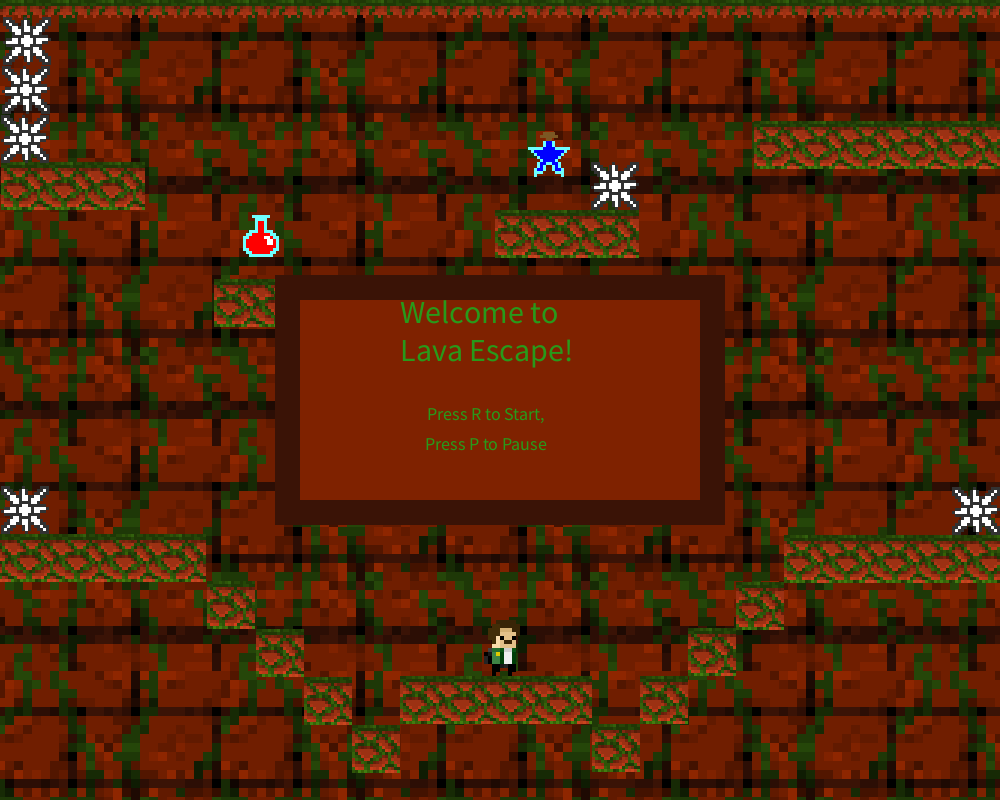
Frame 1 (no input)
Frame 60 (the mouse pressed at the canvas centre just before this capture): identical to frame 1, image omitted
Frame 120 (the mouse held since frame 60 and released just before this capture): identical to frame 1, image omitted

The Processing sketch that drew this single still picture (run headless with seeded random() and noise(); from frame 60 on, the mouse is pressed at the canvas centre):

// Processing sketch: Lava_Escape
// ── Lava_Escape.pde
ArrayList<Obstacle> obstacles = new ArrayList<Obstacle>();//when killing, i need to remove it form the list
ArrayList<Enemy> enemies = new ArrayList<Enemy>();//when killing, i need to remove it form the list
ArrayList<RoomFloors> roomfloors = new ArrayList<RoomFloors>();//when killing, i need to remove it form the list
float gravity = 6;
boolean paused = false;
boolean gameStarted = false;
void setup(){
  surface.setTitle("Lava Escape");
  //background(100);
  noStroke();
  for(int x = -40; x < 1000; x+=225){
    for(int y = -40; y < 780; y+=225){
      fill(58, 19, 6);rect(x + 279, y + 0, 9, 9);rect(x + 252, y + 0, 9, 9);rect(x + 207, y + 0, 9, 9);rect(x + 189, y + 0, 9, 9);rect(x + 144, y + 0, 9, 9);rect(x + 135, y + 0, 9, 9);rect(x + 99, y + 0, 9, 9);rect(x + 72, y + 0, 9, 9);rect(x + 63, y + 0, 9, 9);rect(x + 54, y + 0, 9, 9);rect(x + 153, y + 72, 9, 9);rect(x + 135, y + 72, 9, 9);rect(x + 126, y + 72, 9, 9);rect(x + 153, y + 72, 9, 9);rect(x + 198, y + 72, 9, 9);rect(x + 207, y + 72, 9, 9);rect(x + 216, y + 72, 9, 9);rect(x + 225, y + 72, 9, 9);rect(x + 234, y + 72, 9, 9);rect(x + 261, y + 72, 9, 9);rect(x + 252, y + 81, 9, 9);rect(x + 153, y + 144, 9, 9);rect(x + 171, y + 162, 9, 9);rect(x + 171, y + 180, 9, 9);rect(x + 99, y + 144, 9, 9);rect(x + 144, y + 144, 9, 9);rect(x + 189, y + 144, 9, 9);rect(x + 198, y + 144, 9, 9);rect(x + 207, y + 144, 9, 9);rect(x + 216, y + 144, 9, 9);rect(x + 243, y + 144, 9, 9);rect(x + 270, y + 144, 9, 9);rect(x + 36, y + 216, 9, 9);rect(x + 63, y + 216, 9, 9);rect(x + 108, y + 225, 9, 9);rect(x + 144, y + 216, 9, 9);rect(x + 162, y + 216, 9, 9);rect(x + 198, y + 216, 9, 9);rect(x + 216, y + 216, 9, 9);rect(x + 252, y + 225, 9, 9);rect(x + 279, y + 216, 9, 9);rect(x + 252, y + 261, 9, 9);fill(112, 30, 0);rect(x + 279, y + 162, 9, 9);rect(x + 279, y + 45, 9, 9);rect(x + 279, y + 54, 9, 9);rect(x + 279, y + 63, 9, 9);rect(x + 261, y + 45, 9, 9);rect(x + 261, y + 36, 9, 9);rect(x + 252, y + 36, 9, 9);rect(x + 252, y + 45, 9, 9);rect(x + 243, y + 36, 9, 9);rect(x + 234, y + 36, 9, 9);rect(x + 234, y + 45, 9, 9);rect(x + 243, y + 45, 9, 9);rect(x + 243, y + 171, 9, 9);rect(x + 234, y + 171, 9, 9);rect(x + 234, y + 162, 9, 9);rect(x + 225, y + 153, 9, 9);rect(x + 216, y + 153, 9, 9);rect(x + 207, y + 153, 9, 9);rect(x + 198, y + 153, 9, 9);rect(x + 189, y + 153, 9, 9);rect(x + 198, y + 162, 9, 9);rect(x + 198, y + 171, 9, 9);rect(x + 207, y + 171, 9, 9);rect(x + 216, y + 171, 9, 9);rect(x + 225, y + 171, 9, 9);rect(x + 225, y + 162, 9, 9);rect(x + 216, y + 162, 9, 9);rect(x + 207, y + 162, 9, 9);rect(x + 243, y + 54, 9, 9);rect(x + 198, y + 54, 9, 9);rect(x + 207, y + 54, 9, 9);rect(x + 216, y + 54, 9, 9);rect(x + 198, y + 63, 9, 9);rect(x + 207, y + 63, 9, 9);rect(x + 216, y + 63, 9, 9);rect(x + 225, y + 63, 9, 9);rect(x + 225, y + 54, 9, 9);rect(x + 234, y + 54, 9, 9);rect(x + 234, y + 63, 9, 9);rect(x + 180, y + 171, 9, 9);rect(x + 180, y + 54, 9, 9);rect(x + 162, y + 36, 9, 9);rect(x + 162, y + 162, 9, 9);rect(x + 153, y + 162, 9, 9);rect(x + 153, y + 153, 9, 9);rect(x + 144, y + 153, 9, 9);rect(x + 144, y + 171, 9, 9);rect(x + 162, y + 54, 9, 9);rect(x + 153, y + 54, 9, 9);rect(x + 144, y + 54, 9, 9);rect(x + 153, y + 63, 9, 9);rect(x + 144, y + 63, 9, 9);rect(x + 135, y + 63, 9, 9);rect(x + 135, y + 54, 9, 9);rect(x + 126, y + 54, 9, 9);rect(x + 117, y + 54, 9, 9);rect(x + 108, y + 45, 9, 9);rect(x + 117, y + 45, 9, 9);rect(x + 126, y + 45, 9, 9);rect(x + 135, y + 45, 9, 9);rect(x + 99, y + 36, 9, 9);rect(x + 108, y + 36, 9, 9);rect(x + 117, y + 36, 9, 9);rect(x + 126, y + 36, 9, 9);rect(x + 99, y + 171, 9, 9);rect(x + 108, y + 171, 9, 9);rect(x + 117, y + 162, 9, 9);rect(x + 126, y + 153, 9, 9);rect(x + 81, y + 45, 9, 9);rect(x + 81, y + 36, 9, 9);rect(x + 72, y + 171, 9, 9);rect(x + 81, y + 171, 9, 9);rect(x + 72, y + 162, 9, 9);rect(x + 81, y + 162, 9, 9);rect(x + 90, y + 153, 9, 9);rect(x + 81, y + 153, 9, 9);rect(x + 72, y + 153, 9, 9);rect(x + 63, y + 153, 9, 9);rect(x + 54, y + 153, 9, 9);rect(x + 54, y + 162, 9, 9);rect(x + 63, y + 162, 9, 9);rect(x + 90, y + 54, 9, 9);rect(x + 81, y + 54, 9, 9);rect(x + 72, y + 54, 9, 9);rect(x + 72, y + 63, 9, 9);rect(x + 81, y + 63, 9, 9);rect(x + 90, y + 63, 9, 9);rect(x + 54, y + 54, 9, 9);rect(x + 36, y + 171, 9, 9);rect(x + 36, y + 36, 9, 9);rect(x + 162, y + 45, 9, 9);rect(x + 153, y + 54, 9, 9);rect(x + 162, y + 63, 9, 9);rect(x + 153, y + 63, 9, 9);rect(x + 0, y + 63, 9, 9);rect(x + 0, y + 54, 9, 9);rect(x + 0, y + 45, 9, 9);rect(x + 0, y + 36, 9, 9);rect(x + 153, y + 171, 9, 9);rect(x + 279, y + 99, 9, 9);rect(x + 279, y + 108, 9, 9);rect(x + 279, y + 117, 9, 9);rect(x + 279, y + 126, 9, 9);rect(x + 279, y + 135, 9, 9);rect(x + 270, y + 135, 9, 9);rect(x + 270, y + 126, 9, 9);rect(x + 270, y + 117, 9, 9);rect(x + 261, y + 126, 9, 9);rect(x + 243, y + 99, 9, 9);rect(x + 243, y + 108, 9, 9);rect(x + 234, y + 108, 9, 9);rect(x + 234, y + 117, 9, 9);rect(x + 225, y + 117, 9, 9);rect(x + 225, y + 126, 9, 9);rect(x + 216, y + 126, 9, 9);rect(x + 207, y + 117, 9, 9);rect(x + 207, y + 126, 9, 9);rect(x + 198, y + 135, 9, 9);rect(x + 198, y + 126, 9, 9);rect(x + 189, y + 126, 9, 9);rect(x + 171, y + 126, 9, 9);rect(x + 180, y + 126, 9, 9);rect(x + 180, y + 117, 9, 9);rect(x + 180, y + 108, 9, 9);rect(x + 180, y + 99, 9, 9);rect(x + 189, y + 108, 9, 9);rect(x + 189, y + 81, 9, 9);rect(x + 189, y + 90, 9, 9);rect(x + 189, y + 99, 9, 9);rect(x + 198, y + 99, 9, 9);rect(x + 198, y + 90, 9, 9);rect(x + 198, y + 81, 9, 9);rect(x + 207, y + 90, 9, 9);rect(x + 207, y + 81, 9, 9);rect(x + 216, y + 81, 9, 9);rect(x + 225, y + 81, 9, 9);rect(x + 234, y + 81, 9, 9);rect(x + 234, y + 90, 9, 9);rect(x + 225, y + 90, 9, 9);rect(x + 216, y + 99, 9, 9);rect(x + 162, y + 99, 9, 9);rect(x + 162, y + 108, 9, 9);rect(x + 153, y + 108, 9, 9);rect(x + 153, y + 117, 9, 9);rect(x + 153, y + 135, 9, 9);rect(x + 153, y + 126, 9, 9);rect(x + 144, y + 126, 9, 9);rect(x + 135, y + 117, 9, 9);rect(x + 153, y + 99, 9, 9);rect(x + 144, y + 99, 9, 9);rect(x + 153, y + 90, 9, 9);rect(x + 144, y + 90, 9, 9);rect(x + 144, y + 81, 9, 9);rect(x + 135, y + 81, 9, 9);rect(x + 135, y + 90, 9, 9);rect(x + 126, y + 90, 9, 9);rect(x + 126, y + 81, 9, 9);rect(x + 117, y + 117, 9, 9);rect(x + 117, y + 126, 9, 9);rect(x + 99, y + 90, 9, 9);rect(x + 72, y + 90, 9, 9);rect(x + 81, y + 81, 9, 9);rect(x + 90, y + 81, 9, 9);rect(x + 81, y + 90, 9, 9);rect(x + 90, y + 90, 9, 9);rect(x + 90, y + 99, 9, 9);rect(x + 90, y + 108, 9, 9);rect(x + 90, y + 117, 9, 9);rect(x + 81, y + 135, 9, 9);rect(x + 81, y + 126, 9, 9);rect(x + 81, y + 117, 9, 9);rect(x + 81, y + 108, 9, 9);rect(x + 81, y + 99, 9, 9);rect(x + 72, y + 99, 9, 9);rect(x + 63, y + 99, 9, 9);rect(x + 54, y + 90, 9, 9);rect(x + 63, y + 108, 9, 9);rect(x + 72, y + 108, 9, 9);rect(x + 72, y + 126, 9, 9);rect(x + 63, y + 135, 9, 9);rect(x + 63, y + 126, 9, 9);rect(x + 72, y + 117, 9, 9);rect(x + 63, y + 117, 9, 9);rect(x + 54, y + 117, 9, 9);rect(x + 54, y + 108, 9, 9);rect(x + 45, y + 108, 9, 9);rect(x + 45, y + 117, 9, 9);rect(x + 36, y + 108, 9, 9);rect(x + 171, y + 108, 9, 9);rect(x + 171, y + 117, 9, 9);rect(x + 36, y + 117, 9, 9);rect(x + 0, y + 81, 9, 9);rect(x + 0, y + 90, 9, 9);rect(x + 153, y + 90, 9, 9);rect(x + 153, y + 81, 9, 9);rect(x + 162, y + 81, 9, 9);rect(x + 171, y + 81, 9, 9);rect(x + 0, y + 108, 9, 9);rect(x + 0, y + 117, 9, 9);rect(x + 0, y + 126, 9, 9);rect(x + 153, y + 126, 9, 9);rect(x + 153, y + 135, 9, 9);rect(x + 0, y + 153, 9, 9);rect(x + 153, y + 153, 9, 9);rect(x + 153, y + 162, 9, 9);rect(x + 0, y + 162, 9, 9);rect(x + 162, y + 171, 9, 9);rect(x + 153, y + 180, 9, 9);rect(x + 0, y + 189, 9, 9);rect(x + 0, y + 198, 9, 9);rect(x + 0, y + 207, 9, 9);rect(x + 153, y + 207, 9, 9);rect(x + 153, y + 198, 9, 9);rect(x + 36, y + 189, 9, 9);rect(x + 36, y + 180, 9, 9);rect(x + 36, y + 171, 9, 9);rect(x + 45, y + 171, 9, 9);rect(x + 45, y + 180, 9, 9);rect(x + 45, y + 189, 9, 9);rect(x + 54, y + 189, 9, 9);rect(x + 45, y + 207, 9, 9);rect(x + 45, y + 198, 9, 9);rect(x + 54, y + 198, 9, 9);rect(x + 54, y + 207, 9, 9);rect(x + 72, y + 198, 9, 9);rect(x + 81, y + 198, 9, 9);rect(x + 99, y + 198, 9, 9);rect(x + 90, y + 198, 9, 9);rect(x + 90, y + 207, 9, 9);rect(x + 81, y + 207, 9, 9);rect(x + 54, y + 153, 9, 9);rect(x + 63, y + 162, 9, 9);rect(x + 72, y + 162, 9, 9);rect(x + 81, y + 162, 9, 9);rect(x + 90, y + 162, 9, 9);rect(x + 99, y + 162, 9, 9);rect(x + 99, y + 171, 9, 9);rect(x + 90, y + 171, 9, 9);rect(x + 108, y + 180, 9, 9);rect(x + 135, y + 171, 9, 9);rect(x + 135, y + 153, 9, 9);rect(x + 144, y + 153, 9, 9);rect(x + 153, y + 153, 9, 9);rect(x + 153, y + 162, 9, 9);rect(x + 144, y + 162, 9, 9);rect(x + 153, y + 171, 9, 9);rect(x + 153, y + 180, 9, 9);rect(x + 162, y + 180, 9, 9);rect(x + 162, y + 189, 9, 9);rect(x + 153, y + 189, 9, 9);rect(x + 153, y + 198, 9, 9);rect(x + 153, y + 207, 9, 9);rect(x + 144, y + 207, 9, 9);rect(x + 144, y + 198, 9, 9);rect(x + 126, y + 198, 9, 9);rect(x + 117, y + 198, 9, 9);rect(x + 117, y + 207, 9, 9);rect(x + 126, y + 207, 9, 9);rect(x + 189, y + 198, 9, 9);rect(x + 198, y + 198, 9, 9);rect(x + 198, y + 189, 9, 9);rect(x + 189, y + 189, 9, 9);rect(x + 198, y + 180, 9, 9);rect(x + 198, y + 171, 9, 9);rect(x + 207, y + 171, 9, 9);rect(x + 216, y + 171, 9, 9);rect(x + 216, y + 162, 9, 9);rect(x + 207, y + 162, 9, 9);rect(x + 198, y + 207, 9, 9);rect(x + 207, y + 207, 9, 9);rect(x + 207, y + 198, 9, 9);rect(x + 216, y + 198, 9, 9);rect(x + 234, y + 198, 9, 9);rect(x + 234, y + 153, 9, 9);rect(x + 234, y + 162, 9, 9);rect(x + 243, y + 162, 9, 9);rect(x + 252, y + 162, 9, 9);rect(x + 261, y + 171, 9, 9);rect(x + 261, y + 162, 9, 9);rect(x + 279, y + 171, 9, 9);rect(x + 279, y + 162, 9, 9);rect(x + 279, y + 153, 9, 9);rect(x + 270, y + 153, 9, 9);rect(x + 270, y + 162, 9, 9);rect(x + 279, y + 189, 9, 9);rect(x + 270, y + 189, 9, 9);rect(x + 270, y + 198, 9, 9);rect(x + 270, y + 207, 9, 9);rect(x + 279, y + 207, 9, 9);rect(x + 279, y + 198, 9, 9);rect(x + 261, y + 198, 9, 9);rect(x + 252, y + 198, 9, 9);rect(x + 0, y + 225, 9, 9);rect(x + 0, y + 234, 9, 9);rect(x + 0, y + 243, 9, 9);rect(x + 153, y + 243, 9, 9);rect(x + 153, y + 234, 9, 9);rect(x + 153, y + 225, 9, 9);rect(x + 153, y + 252, 9, 9);rect(x + 162, y + 252, 9, 9);rect(x + 171, y + 252, 9, 9);rect(x + 171, y + 243, 9, 9);rect(x + 162, y + 243, 9, 9);rect(x + 162, y + 261, 9, 9);rect(x + 162, y + 270, 9, 9);rect(x + 171, y + 270, 9, 9);rect(x + 171, y + 279, 9, 9);rect(x + 36, y + 279, 9, 9);rect(x + 36, y + 243, 9, 9);rect(x + 36, y + 234, 9, 9);rect(x + 45, y + 234, 9, 9);rect(x + 45, y + 243, 9, 9);rect(x + 54, y + 234, 9, 9);rect(x + 54, y + 225, 9, 9);rect(x + 72, y + 234, 9, 9);rect(x + 72, y + 243, 9, 9);rect(x + 81, y + 243, 9, 9);rect(x + 81, y + 252, 9, 9);rect(x + 72, y + 252, 9, 9);rect(x + 90, y + 252, 9, 9);rect(x + 90, y + 261, 9, 9);rect(x + 90, y + 270, 9, 9);rect(x + 99, y + 270, 9, 9);rect(x + 72, y + 270, 9, 9);rect(x + 81, y + 279, 9, 9);rect(x + 72, y + 279, 9, 9);rect(x + 63, y + 279, 9, 9);rect(x + 54, y + 279, 9, 9);rect(x + 90, y + 225, 9, 9);rect(x + 117, y + 234, 9, 9);rect(x + 117, y + 243, 9, 9);rect(x + 126, y + 225, 9, 9);rect(x + 126, y + 234, 9, 9);rect(x + 126, y + 243, 9, 9);rect(x + 126, y + 252, 9, 9);rect(x + 135, y + 252, 9, 9);rect(x + 135, y + 243, 9, 9);rect(x + 135, y + 234, 9, 9);rect(x + 135, y + 225, 9, 9);rect(x + 144, y + 225, 9, 9);rect(x + 153, y + 225, 9, 9);rect(x + 153, y + 234, 9, 9);rect(x + 153, y + 252, 9, 9);rect(x + 153, y + 243, 9, 9);rect(x + 144, y + 243, 9, 9);rect(x + 144, y + 252, 9, 9);rect(x + 135, y + 261, 9, 9);rect(x + 144, y + 261, 9, 9);rect(x + 144, y + 270, 9, 9);rect(x + 135, y + 270, 9, 9);rect(x + 144, y + 279, 9, 9);rect(x + 153, y + 279, 9, 9);rect(x + 162, y + 279, 9, 9);rect(x + 153, y + 270, 9, 9);rect(x + 162, y + 261, 9, 9);rect(x + 171, y + 270, 9, 9);rect(x + 162, y + 243, 9, 9);rect(x + 162, y + 234, 9, 9);rect(x + 171, y + 234, 9, 9);rect(x + 180, y + 234, 9, 9);rect(x + 180, y + 243, 9, 9);rect(x + 189, y + 243, 9, 9);rect(x + 189, y + 252, 9, 9);rect(x + 198, y + 225, 9, 9);rect(x + 207, y + 234, 9, 9);rect(x + 216, y + 234, 9, 9);rect(x + 225, y + 234, 9, 9);rect(x + 225, y + 243, 9, 9);rect(x + 216, y + 243, 9, 9);rect(x + 207, y + 243, 9, 9);rect(x + 207, y + 252, 9, 9);rect(x + 216, y + 252, 9, 9);rect(x + 225, y + 252, 9, 9);rect(x + 234, y + 243, 9, 9);rect(x + 243, y + 243, 9, 9);rect(x + 207, y + 261, 9, 9);rect(x + 207, y + 270, 9, 9);rect(x + 198, y + 270, 9, 9);rect(x + 189, y + 279, 9, 9);rect(x + 198, y + 279, 9, 9);rect(x + 207, y + 279, 9, 9);rect(x + 216, y + 279, 9, 9);rect(x + 225, y + 279, 9, 9);rect(x + 234, y + 270, 9, 9);rect(x + 243, y + 270, 9, 9);rect(x + 270, y + 279, 9, 9);rect(x + 270, y + 270, 9, 9);rect(x + 279, y + 279, 9, 9);rect(x + 279, y + 270, 9, 9);rect(x + 279, y + 261, 9, 9);rect(x + 279, y + 243, 9, 9);rect(x + 279, y + 234, 9, 9);rect(x + 279, y + 225, 9, 9);rect(x + 270, y + 225, 9, 9);rect(x + 270, y + 234, 9, 9);fill(97, 26, 0);rect(x + 45, y + 153, 9, 9);rect(x + 0, y + 171, 9, 9);rect(x + 153, y + 36, 9, 9);rect(x + 153, y + 45, 9, 9);rect(x + 162, y + 54, 9, 9);rect(x + 72, y + 36, 9, 9);rect(x + 117, y + 171, 9, 9);rect(x + 126, y + 171, 9, 9);rect(x + 135, y + 153, 9, 9);rect(x + 135, y + 162, 9, 9);rect(x + 144, y + 162, 9, 9);rect(x + 153, y + 171, 9, 9);rect(x + 162, y + 171, 9, 9);rect(x + 144, y + 45, 9, 9);rect(x + 126, y + 63, 9, 9);rect(x + 117, y + 63, 9, 9);rect(x + 216, y + 45, 9, 9);rect(x + 225, y + 45, 9, 9);rect(x + 225, y + 36, 9, 9);rect(x + 243, y + 162, 9, 9);rect(x + 279, y + 153, 9, 9);rect(x + 270, y + 153, 9, 9);rect(x + 279, y + 36, 9, 9);rect(x + 252, y + 54, 9, 9);rect(x + 252, y + 63, 9, 9);rect(x + 243, y + 81, 9, 9);rect(x + 261, y + 81, 9, 9);rect(x + 270, y + 108, 9, 9);rect(x + 234, y + 99, 9, 9);rect(x + 216, y + 90, 9, 9);rect(x + 207, y + 99, 9, 9);rect(x + 207, y + 108, 9, 9);rect(x + 198, y + 108, 9, 9);rect(x + 216, y + 117, 9, 9);rect(x + 72, y + 81, 9, 9);rect(x + 54, y + 99, 9, 9);rect(x + 36, y + 99, 9, 9);rect(x + 162, y + 90, 9, 9);rect(x + 0, y + 99, 9, 9);rect(x + 99, y + 99, 9, 9);rect(x + 45, y + 126, 9, 9);rect(x + 36, y + 135, 9, 9);rect(x + 99, y + 135, 9, 9);rect(x + 135, y + 126, 9, 9);rect(x + 171, y + 135, 9, 9);rect(x + 243, y + 135, 9, 9);rect(x + 270, y + 180, 9, 9);rect(x + 252, y + 171, 9, 9);rect(x + 243, y + 171, 9, 9);rect(x + 234, y + 171, 9, 9);rect(x + 216, y + 180, 9, 9);rect(x + 207, y + 153, 9, 9);rect(x + 198, y + 153, 9, 9);rect(x + 198, y + 162, 9, 9);rect(x + 189, y + 171, 9, 9);rect(x + 189, y + 180, 9, 9);rect(x + 117, y + 153, 9, 9);rect(x + 108, y + 162, 9, 9);rect(x + 144, y + 189, 9, 9);rect(x + 99, y + 189, 9, 9);rect(x + 81, y + 189, 9, 9);rect(x + 81, y + 171, 9, 9);rect(x + 162, y + 162, 9, 9);rect(x + 153, y + 171, 9, 9);rect(x + 0, y + 171, 9, 9);rect(x + 162, y + 180, 9, 9);rect(x + 36, y + 198, 9, 9);rect(x + 45, y + 225, 9, 9);rect(x + 171, y + 225, 9, 9);rect(x + 162, y + 234, 9, 9);rect(x + 171, y + 261, 9, 9);rect(x + 0, y + 279, 9, 9);rect(x + 45, y + 252, 9, 9);rect(x + 63, y + 252, 9, 9);rect(x + 63, y + 270, 9, 9);rect(x + 81, y + 234, 9, 9);rect(x + 135, y + 207, 9, 9);rect(x + 162, y + 207, 9, 9);rect(x + 216, y + 207, 9, 9);rect(x + 207, y + 225, 9, 9);rect(x + 279, y + 252, 9, 9);rect(x + 270, y + 252, 9, 9);rect(x + 234, y + 279, 9, 9);rect(x + 234, y + 261, 9, 9);rect(x + 180, y + 252, 9, 9);rect(x + 171, y + 243, 9, 9);rect(x + 162, y + 270, 9, 9);rect(x + 135, y + 279, 9, 9);rect(x + 126, y + 261, 9, 9);fill(127, 34, 0);rect(x + 162, y + 279, 9, 9);rect(x + 153, y + 279, 9, 9);rect(x + 153, y + 270, 9, 9);rect(x + 153, y + 261, 9, 9);rect(x + 0, y + 252, 9, 9);rect(x + 36, y + 252, 9, 9);rect(x + 63, y + 261, 9, 9);rect(x + 81, y + 261, 9, 9);rect(x + 81, y + 270, 9, 9);rect(x + 117, y + 261, 9, 9);rect(x + 126, y + 279, 9, 9);rect(x + 171, y + 261, 9, 9);rect(x + 180, y + 261, 9, 9);rect(x + 162, y + 252, 9, 9);rect(x + 144, y + 234, 9, 9);rect(x + 90, y + 234, 9, 9);rect(x + 81, y + 225, 9, 9);rect(x + 225, y + 261, 9, 9);rect(x + 234, y + 252, 9, 9);rect(x + 243, y + 252, 9, 9);rect(x + 243, y + 234, 9, 9);rect(x + 225, y + 225, 9, 9);rect(x + 216, y + 225, 9, 9);rect(x + 270, y + 261, 9, 9);rect(x + 234, y + 207, 9, 9);rect(x + 261, y + 180, 9, 9);rect(x + 252, y + 180, 9, 9);rect(x + 243, y + 180, 9, 9);rect(x + 270, y + 171, 9, 9);rect(x + 225, y + 189, 9, 9);rect(x + 207, y + 189, 9, 9);rect(x + 180, y + 180, 9, 9);rect(x + 135, y + 180, 9, 9);rect(x + 135, y + 189, 9, 9);rect(x + 126, y + 180, 9, 9);rect(x + 126, y + 171, 9, 9);rect(x + 99, y + 180, 9, 9);rect(x + 90, y + 180, 9, 9);rect(x + 90, y + 189, 9, 9);rect(x + 72, y + 180, 9, 9);rect(x + 162, y + 189, 9, 9);rect(x + 162, y + 198, 9, 9);rect(x + 0, y + 135, 9, 9);rect(x + 72, y + 135, 9, 9);rect(x + 72, y + 153, 9, 9);rect(x + 90, y + 153, 9, 9);rect(x + 144, y + 135, 9, 9);rect(x + 189, y + 162, 9, 9);rect(x + 180, y + 162, 9, 9);rect(x + 189, y + 117, 9, 9);rect(x + 216, y + 108, 9, 9);rect(x + 225, y + 99, 9, 9);rect(x + 126, y + 99, 9, 9);rect(x + 63, y + 81, 9, 9);rect(x + 54, y + 81, 9, 9);rect(x + 45, y + 90, 9, 9);rect(x + 153, y + 108, 9, 9);rect(x + 36, y + 63, 9, 9);rect(x + 45, y + 63, 9, 9);rect(x + 45, y + 54, 9, 9);rect(x + 54, y + 45, 9, 9);rect(x + 162, y + 36, 9, 9);rect(x + 162, y + 162, 9, 9);rect(x + 117, y + 153, 9, 9);rect(x + 126, y + 162, 9, 9);rect(x + 144, y + 36, 9, 9);rect(x + 162, y + 45, 9, 9);rect(x + 198, y + 45, 9, 9);rect(x + 216, y + 36, 9, 9);rect(x + 279, y + 171, 9, 9);rect(x + 261, y + 153, 9, 9);fill(37, 70, 9);rect(x + 36, y + 270, 9, 9);rect(x + 45, y + 261, 9, 9);rect(x + 54, y + 252, 9, 9);rect(x + 63, y + 234, 9, 9);rect(x + 99, y + 252, 9, 9);rect(x + 198, y + 252, 9, 9);rect(x + 189, y + 234, 9, 9);rect(x + 234, y + 189, 9, 9);rect(x + 234, y + 180, 9, 9);rect(x + 117, y + 180, 9, 9);rect(x + 117, y + 171, 9, 9);rect(x + 63, y + 189, 9, 9);rect(x + 54, y + 171, 9, 9);rect(x + 162, y + 126, 9, 9);rect(x + 162, y + 108, 9, 9);rect(x + 36, y + 90, 9, 9);rect(x + 72, y + 45, 9, 9);rect(x + 63, y + 36, 9, 9);rect(x + 54, y + 36, 9, 9);rect(x + 45, y + 171, 9, 9);rect(x + 90, y + 171, 9, 9);rect(x + 99, y + 45, 9, 9);rect(x + 126, y + 108, 9, 9);rect(x + 126, y + 126, 9, 9);rect(x + 171, y + 108, 9, 9);rect(x + 171, y + 99, 9, 9);rect(x + 270, y + 99, 9, 9);rect(x + 270, y + 45, 9, 9);rect(x + 261, y + 171, 9, 9);rect(x + 252, y + 162, 9, 9);rect(x + 243, y + 153, 9, 9);rect(x + 189, y + 171, 9, 9);rect(x + 180, y + 162, 9, 9);fill(15, 5, 2);rect(x + 171, y + 216, 9, 9);fill(0, 0, 0);rect(x + 108, y + 216, 9, 9);rect(x + 171, y + 216, 9, 9);rect(x + 252, y + 144, 9, 9);rect(x + 171, y + 72, 9, 9);rect(x + 171, y + 72, 9, 9);rect(x + 171, y + 0, 9, 9);fill(142, 38, 0);rect(x + 216, y + 261, 9, 9);rect(x + 234, y + 234, 9, 9);rect(x + 216, y + 189, 9, 9);rect(x + 162, y + 198, 9, 9);rect(x + 144, y + 180, 9, 9);rect(x + 81, y + 180, 9, 9);rect(x + 153, y + 189, 9, 9);rect(x + 0, y + 180, 9, 9);rect(x + 54, y + 135, 9, 9);rect(x + 36, y + 126, 9, 9);rect(x + 144, y + 117, 9, 9);rect(x + 135, y + 108, 9, 9);rect(x + 198, y + 117, 9, 9);rect(x + 207, y + 135, 9, 9);rect(x + 189, y + 153, 9, 9);rect(x + 279, y + 81, 9, 9);rect(x + 270, y + 162, 9, 9);rect(x + 207, y + 36, 9, 9);rect(x + 198, y + 36, 9, 9);rect(x + 180, y + 36, 9, 9);rect(x + 153, y + 36, 9, 9);rect(x + 135, y + 171, 9, 9);rect(x + 45, y + 45, 9, 9);rect(x + 162, y + 171, 9, 9);rect(x + 153, y + 162, 9, 9);rect(x + 153, y + 153, 9, 9);fill(82, 22, 0);rect(x + 36, y + 261, 9, 9);rect(x + 54, y + 270, 9, 9);rect(x + 72, y + 261, 9, 9);rect(x + 90, y + 279, 9, 9);rect(x + 90, y + 243, 9, 9);rect(x + 171, y + 234, 9, 9);rect(x + 36, y + 225, 9, 9);rect(x + 162, y + 207, 9, 9);rect(x + 126, y + 270, 9, 9);rect(x + 153, y + 261, 9, 9);rect(x + 171, y + 252, 9, 9);rect(x + 216, y + 270, 9, 9);rect(x + 225, y + 270, 9, 9);rect(x + 243, y + 261, 9, 9);rect(x + 261, y + 207, 9, 9);rect(x + 261, y + 189, 9, 9);rect(x + 279, y + 180, 9, 9);rect(x + 225, y + 198, 9, 9);rect(x + 225, y + 207, 9, 9);rect(x + 207, y + 180, 9, 9);rect(x + 135, y + 198, 9, 9);rect(x + 108, y + 171, 9, 9);rect(x + 108, y + 153, 9, 9);rect(x + 135, y + 162, 9, 9);rect(x + 72, y + 171, 9, 9);rect(x + 63, y + 171, 9, 9);rect(x + 63, y + 153, 9, 9);rect(x + 81, y + 153, 9, 9);rect(x + 36, y + 162, 9, 9);rect(x + 162, y + 153, 9, 9);rect(x + 243, y + 153, 9, 9);rect(x + 261, y + 153, 9, 9);rect(x + 117, y + 135, 9, 9);rect(x + 90, y + 135, 9, 9);rect(x + 90, y + 126, 9, 9);rect(x + 99, y + 126, 9, 9);rect(x + 99, y + 108, 9, 9);rect(x + 45, y + 135, 9, 9);rect(x + 171, y + 126, 9, 9);rect(x + 45, y + 99, 9, 9);rect(x + 63, y + 90, 9, 9);rect(x + 153, y + 99, 9, 9);rect(x + 135, y + 99, 9, 9);rect(x + 117, y + 81, 9, 9);rect(x + 99, y + 81, 9, 9);rect(x + 153, y + 81, 9, 9);rect(x + 162, y + 81, 9, 9);rect(x + 180, y + 135, 9, 9);rect(x + 189, y + 135, 9, 9);rect(x + 216, y + 135, 9, 9);rect(x + 225, y + 108, 9, 9);rect(x + 261, y + 117, 9, 9);rect(x + 261, y + 90, 9, 9);rect(x + 243, y + 63, 9, 9);rect(x + 207, y + 45, 9, 9);rect(x + 252, y + 171, 9, 9);rect(x + 153, y + 45, 9, 9);rect(x + 135, y + 36, 9, 9);rect(x + 108, y + 162, 9, 9);rect(x + 162, y + 153, 9, 9);rect(x + 0, y + 162, 9, 9);rect(x + 45, y + 36, 9, 9);rect(x + 36, y + 45, 9, 9);rect(x + 36, y + 54, 9, 9);rect(x + 180, y + 63, 9, 9);fill(30, 56, 7);rect(x + 54, y + 261, 9, 9);rect(x + 45, y + 270, 9, 9);rect(x + 54, y + 243, 9, 9);rect(x + 63, y + 243, 9, 9);rect(x + 99, y + 243, 9, 9);rect(x + 99, y + 225, 9, 9);rect(x + 99, y + 261, 9, 9);rect(x + 117, y + 270, 9, 9);rect(x + 189, y + 261, 9, 9);rect(x + 198, y + 261, 9, 9);rect(x + 198, y + 243, 9, 9);rect(x + 198, y + 234, 9, 9);rect(x + 261, y + 261, 9, 9);rect(x + 261, y + 243, 9, 9);rect(x + 270, y + 243, 9, 9);rect(x + 261, y + 225, 9, 9);rect(x + 243, y + 207, 9, 9);rect(x + 252, y + 189, 9, 9);rect(x + 243, y + 189, 9, 9);rect(x + 189, y + 207, 9, 9);rect(x + 180, y + 189, 9, 9);rect(x + 171, y + 180, 9, 9);rect(x + 162, y + 162, 9, 9);rect(x + 126, y + 162, 9, 9);rect(x + 117, y + 162, 9, 9);rect(x + 117, y + 189, 9, 9);rect(x + 108, y + 198, 9, 9);rect(x + 63, y + 198, 9, 9);rect(x + 72, y + 189, 9, 9);rect(x + 63, y + 180, 9, 9);rect(x + 54, y + 180, 9, 9);rect(x + 54, y + 162, 9, 9);rect(x + 45, y + 162, 9, 9);rect(x + 162, y + 117, 9, 9);rect(x + 153, y + 117, 9, 9);rect(x + 162, y + 99, 9, 9);rect(x + 171, y + 99, 9, 9);rect(x + 171, y + 90, 9, 9);rect(x + 36, y + 81, 9, 9);rect(x + 63, y + 54, 9, 9);rect(x + 63, y + 45, 9, 9);rect(x + 54, y + 171, 9, 9);rect(x + 45, y + 162, 9, 9);rect(x + 36, y + 162, 9, 9);rect(x + 90, y + 162, 9, 9);rect(x + 99, y + 162, 9, 9);rect(x + 90, y + 36, 9, 9);rect(x + 90, y + 45, 9, 9);rect(x + 99, y + 54, 9, 9);rect(x + 108, y + 54, 9, 9);rect(x + 117, y + 90, 9, 9);rect(x + 117, y + 108, 9, 9);rect(x + 126, y + 117, 9, 9);rect(x + 162, y + 117, 9, 9);rect(x + 171, y + 117, 9, 9);rect(x + 171, y + 90, 9, 9);rect(x + 180, y + 81, 9, 9);rect(x + 189, y + 54, 9, 9);rect(x + 189, y + 45, 9, 9);rect(x + 189, y + 36, 9, 9);rect(x + 180, y + 45, 9, 9);rect(x + 189, y + 162, 9, 9);rect(x + 180, y + 153, 9, 9);rect(x + 252, y + 153, 9, 9);rect(x + 261, y + 162, 9, 9);rect(x + 270, y + 171, 9, 9);rect(x + 270, y + 36, 9, 9);rect(x + 270, y + 81, 9, 9);rect(x + 270, y + 90, 9, 9);rect(x + 279, y + 90, 9, 9);rect(x + 261, y + 99, 9, 9);rect(x + 261, y + 108, 9, 9);rect(x + 243, y + 117, 9, 9);fill(44, 14, 5);rect(x + 108, y + 243, 9, 9);rect(x + 117, y + 216, 9, 9);rect(x + 126, y + 216, 9, 9);rect(x + 135, y + 216, 9, 9);rect(x + 90, y + 216, 9, 9);rect(x + 45, y + 216, 9, 9);rect(x + 171, y + 207, 9, 9);rect(x + 171, y + 189, 9, 9);rect(x + 153, y + 216, 9, 9);rect(x + 0, y + 216, 9, 9);rect(x + 180, y + 216, 9, 9);rect(x + 171, y + 198, 9, 9);rect(x + 234, y + 216, 9, 9);rect(x + 270, y + 216, 9, 9);rect(x + 252, y + 243, 9, 9);rect(x + 252, y + 252, 9, 9);rect(x + 171, y + 153, 9, 9);rect(x + 0, y + 144, 9, 9);rect(x + 54, y + 144, 9, 9);rect(x + 63, y + 144, 9, 9);rect(x + 72, y + 144, 9, 9);rect(x + 90, y + 144, 9, 9);rect(x + 117, y + 144, 9, 9);rect(x + 135, y + 144, 9, 9);rect(x + 108, y + 135, 9, 9);rect(x + 108, y + 126, 9, 9);rect(x + 108, y + 99, 9, 9);rect(x + 81, y + 72, 9, 9);rect(x + 72, y + 72, 9, 9);rect(x + 36, y + 72, 9, 9);rect(x + 171, y + 63, 9, 9);rect(x + 162, y + 72, 9, 9);rect(x + 0, y + 72, 9, 9);rect(x + 171, y + 45, 9, 9);rect(x + 171, y + 171, 9, 9);rect(x + 171, y + 162, 9, 9);rect(x + 153, y + 0, 9, 9);rect(x + 0, y + 0, 9, 9);rect(x + 81, y + 0, 9, 9);rect(x + 90, y + 0, 9, 9);rect(x + 126, y + 0, 9, 9);rect(x + 153, y + 0, 9, 9);rect(x + 180, y + 0, 9, 9);rect(x + 198, y + 0, 9, 9);rect(x + 216, y + 0, 9, 9);rect(x + 225, y + 0, 9, 9);rect(x + 234, y + 0, 9, 9);rect(x + 261, y + 0, 9, 9);rect(x + 270, y + 0, 9, 9);rect(x + 171, y + 162, 9, 9);rect(x + 171, y + 171, 9, 9);rect(x + 171, y + 36, 9, 9);rect(x + 171, y + 54, 9, 9);rect(x + 162, y + 72, 9, 9);rect(x + 144, y + 72, 9, 9);rect(x + 243, y + 72, 9, 9);rect(x + 252, y + 99, 9, 9);rect(x + 261, y + 144, 9, 9);rect(x + 234, y + 144, 9, 9);rect(x + 180, y + 144, 9, 9);rect(x + 171, y + 153, 9, 9);fill(23, 42, 5);rect(x + 45, y + 279, 9, 9);rect(x + 117, y + 279, 9, 9);rect(x + 108, y + 261, 9, 9);rect(x + 180, y + 270, 9, 9);rect(x + 189, y + 270, 9, 9);rect(x + 243, y + 279, 9, 9);rect(x + 252, y + 270, 9, 9);rect(x + 261, y + 270, 9, 9);rect(x + 261, y + 252, 9, 9);rect(x + 261, y + 234, 9, 9);rect(x + 261, y + 216, 9, 9);rect(x + 252, y + 216, 9, 9);rect(x + 243, y + 198, 9, 9);rect(x + 189, y + 216, 9, 9);rect(x + 180, y + 225, 9, 9);rect(x + 180, y + 198, 9, 9);rect(x + 171, y + 189, 9, 9);rect(x + 108, y + 207, 9, 9);rect(x + 99, y + 207, 9, 9);rect(x + 108, y + 189, 9, 9);rect(x + 99, y + 234, 9, 9);rect(x + 72, y + 225, 9, 9);rect(x + 63, y + 225, 9, 9);rect(x + 63, y + 207, 9, 9);rect(x + 72, y + 207, 9, 9);rect(x + 36, y + 144, 9, 9);rect(x + 36, y + 153, 9, 9);rect(x + 171, y + 135, 9, 9);rect(x + 162, y + 135, 9, 9);rect(x + 126, y + 153, 9, 9);rect(x + 126, y + 135, 9, 9);rect(x + 135, y + 135, 9, 9);rect(x + 153, y + 144, 9, 9);rect(x + 162, y + 144, 9, 9);rect(x + 162, y + 153, 9, 9);rect(x + 162, y + 171, 9, 9);rect(x + 180, y + 171, 9, 9);rect(x + 162, y + 126, 9, 9);rect(x + 225, y + 180, 9, 9);rect(x + 225, y + 162, 9, 9);rect(x + 216, y + 153, 9, 9);rect(x + 225, y + 144, 9, 9);rect(x + 243, y + 126, 9, 9);rect(x + 252, y + 108, 9, 9);rect(x + 270, y + 72, 9, 9);rect(x + 270, y + 54, 9, 9);rect(x + 261, y + 54, 9, 9);rect(x + 189, y + 72, 9, 9);rect(x + 180, y + 72, 9, 9);rect(x + 180, y + 90, 9, 9);rect(x + 108, y + 108, 9, 9);rect(x + 108, y + 90, 9, 9);rect(x + 108, y + 81, 9, 9);rect(x + 99, y + 72, 9, 9);rect(x + 99, y + 63, 9, 9);rect(x + 63, y + 63, 9, 9);rect(x + 63, y + 72, 9, 9);rect(x + 45, y + 72, 9, 9);rect(x + 45, y + 81, 9, 9);rect(x + 36, y + 153, 9, 9);rect(x + 99, y + 153, 9, 9);rect(x + 108, y + 153, 9, 9);rect(x + 171, y + 0, 9, 9);rect(x + 171, y + 153, 9, 9);fill(67, 18, 0);rect(x + 0, y + 270, 9, 9);rect(x + 99, y + 279, 9, 9);rect(x + 117, y + 252, 9, 9);rect(x + 162, y + 225, 9, 9);rect(x + 261, y + 279, 9, 9);rect(x + 234, y + 225, 9, 9);rect(x + 243, y + 225, 9, 9);rect(x + 171, y + 225, 9, 9);rect(x + 126, y + 189, 9, 9);rect(x + 144, y + 171, 9, 9);rect(x + 180, y + 153, 9, 9);rect(x + 261, y + 135, 9, 9);rect(x + 99, y + 153, 9, 9);rect(x + 54, y + 126, 9, 9);rect(x + 144, y + 108, 9, 9);rect(x + 162, y + 90, 9, 9);rect(x + 171, y + 81, 9, 9);rect(x + 162, y + 63, 9, 9);rect(x + 234, y + 153, 9, 9);rect(x + 108, y + 63, 9, 9);rect(x + 54, y + 63, 9, 9);rect(x + 0, y + 153, 9, 9);fill(157, 42, 0);rect(x + 0, y + 261, 9, 9);fill(113, 30, 0);rect(x + 243, y + 90, 9, 9);fill(2, 1, 0);rect(x + 108, y + 144, 9, 9);rect(x + 108, y + 279, 9, 9);rect(x + 171, y + 144, 9, 9);rect(x + 108, y + 117, 9, 9);rect(x + 117, y + 72, 9, 9);rect(x + 252, y + 72, 9, 9);fill(30, 10, 3);rect(x + 162, y + 216, 9, 9);rect(x + 171, y + 198, 9, 9);rect(x + 54, y + 216, 9, 9);rect(x + 81, y + 216, 9, 9);rect(x + 108, y + 252, 9, 9);rect(x + 153, y + 216, 9, 9);rect(x + 171, y + 207, 9, 9);rect(x + 207, y + 216, 9, 9);rect(x + 225, y + 216, 9, 9);rect(x + 243, y + 216, 9, 9);rect(x + 252, y + 234, 9, 9);rect(x + 279, y + 144, 9, 9);rect(x + 252, y + 135, 9, 9);rect(x + 252, y + 126, 9, 9);rect(x + 252, y + 90, 9, 9);rect(x + 171, y + 63, 9, 9);rect(x + 171, y + 45, 9, 9);rect(x + 81, y + 144, 9, 9);rect(x + 162, y + 144, 9, 9);rect(x + 171, y + 162, 9, 9);rect(x + 90, y + 72, 9, 9);rect(x + 171, y + 36, 9, 9);rect(x + 171, y + 153, 9, 9);fill(37, 10, 0);rect(x + 36, y + 207, 9, 9);rect(x + 117, y + 225, 9, 9);fill(16, 27, 4);rect(x + 171, y + 279, 9, 9);rect(x + 180, y + 279, 9, 9);rect(x + 189, y + 63, 9, 9);rect(x + 117, y + 0, 9, 9);rect(x + 108, y + 0, 9, 9);fill(0, 46, 0);rect(x + 171, y + 171, 9, 9);fill(15, 28, 3);rect(x + 108, y + 270, 9, 9);rect(x + 108, y + 234, 9, 9);rect(x + 72, y + 216, 9, 9);rect(x + 189, y + 225, 9, 9);rect(x + 180, y + 207, 9, 9);rect(x + 252, y + 279, 9, 9);rect(x + 252, y + 207, 9, 9);rect(x + 225, y + 171, 9, 9);rect(x + 225, y + 153, 9, 9);rect(x + 225, y + 135, 9, 9);rect(x + 234, y + 135, 9, 9);rect(x + 234, y + 126, 9, 9);rect(x + 270, y + 63, 9, 9);rect(x + 162, y + 135, 9, 9);rect(x + 126, y + 144, 9, 9);rect(x + 45, y + 153, 9, 9);rect(x + 171, y + 144, 9, 9);rect(x + 108, y + 72, 9, 9);rect(x + 54, y + 72, 9, 9);rect(x + 36, y + 0, 9, 9);fill(16, 5, 2);rect(x + 45, y + 144, 9, 9);rect(x + 171, y + 54, 9, 9);rect(x + 162, y + 0, 9, 9);rect(x + 279, y + 72, 9, 9);fill(72, 23, 8);rect(x + 171, y + 171, 9, 9);rect(x + 162, y + 0, 9, 9);fill(52, 14, 0);rect(x + 99, y + 117, 9, 9);rect(x + 252, y + 153, 9, 9);rect(x + 261, y + 63, 9, 9);fill(53, 14, 0);rect(x + 162, y + 153, 9, 9);fill(23, 41, 5);rect(x + 117, y + 99, 9, 9);fill(24, 40, 6);rect(x + 252, y + 117, 9, 9);rect(x + 99, y + 216, 9, 9);fill(22, 42, 4);rect(x + 45, y + 0, 9, 9);rect(x + 243, y + 0, 9, 9);fill(127, 34, 0);rect(x + 63, y + 171, 9, 9);fill(82, 22, 0);rect(x + 162, y + 225, 9, 9);
    }
  }
  size(1000,800);
  DrawPlayer();
  Restart();
  for(Enemy e : enemies){
      e.Show();
  }
  paused = true;
  Pause(false, true);
}

void draw(){
  if(!paused){
    for(int x = -40; x < 1000; x+=225){
      for(int y = -40; y < 780; y+=225){
        fill(58, 19, 6);rect(x + 279, y + 0, 9, 9);rect(x + 252, y + 0, 9, 9);rect(x + 207, y + 0, 9, 9);rect(x + 189, y + 0, 9, 9);rect(x + 144, y + 0, 9, 9);rect(x + 135, y + 0, 9, 9);rect(x + 99, y + 0, 9, 9);rect(x + 72, y + 0, 9, 9);rect(x + 63, y + 0, 9, 9);rect(x + 54, y + 0, 9, 9);rect(x + 153, y + 72, 9, 9);rect(x + 135, y + 72, 9, 9);rect(x + 126, y + 72, 9, 9);rect(x + 153, y + 72, 9, 9);rect(x + 198, y + 72, 9, 9);rect(x + 207, y + 72, 9, 9);rect(x + 216, y + 72, 9, 9);rect(x + 225, y + 72, 9, 9);rect(x + 234, y + 72, 9, 9);rect(x + 261, y + 72, 9, 9);rect(x + 252, y + 81, 9, 9);rect(x + 153, y + 144, 9, 9);rect(x + 171, y + 162, 9, 9);rect(x + 171, y + 180, 9, 9);rect(x + 99, y + 144, 9, 9);rect(x + 144, y + 144, 9, 9);rect(x + 189, y + 144, 9, 9);rect(x + 198, y + 144, 9, 9);rect(x + 207, y + 144, 9, 9);rect(x + 216, y + 144, 9, 9);rect(x + 243, y + 144, 9, 9);rect(x + 270, y + 144, 9, 9);rect(x + 36, y + 216, 9, 9);rect(x + 63, y + 216, 9, 9);rect(x + 108, y + 225, 9, 9);rect(x + 144, y + 216, 9, 9);rect(x + 162, y + 216, 9, 9);rect(x + 198, y + 216, 9, 9);rect(x + 216, y + 216, 9, 9);rect(x + 252, y + 225, 9, 9);rect(x + 279, y + 216, 9, 9);rect(x + 252, y + 261, 9, 9);fill(112, 30, 0);rect(x + 279, y + 162, 9, 9);rect(x + 279, y + 45, 9, 9);rect(x + 279, y + 54, 9, 9);rect(x + 279, y + 63, 9, 9);rect(x + 261, y + 45, 9, 9);rect(x + 261, y + 36, 9, 9);rect(x + 252, y + 36, 9, 9);rect(x + 252, y + 45, 9, 9);rect(x + 243, y + 36, 9, 9);rect(x + 234, y + 36, 9, 9);rect(x + 234, y + 45, 9, 9);rect(x + 243, y + 45, 9, 9);rect(x + 243, y + 171, 9, 9);rect(x + 234, y + 171, 9, 9);rect(x + 234, y + 162, 9, 9);rect(x + 225, y + 153, 9, 9);rect(x + 216, y + 153, 9, 9);rect(x + 207, y + 153, 9, 9);rect(x + 198, y + 153, 9, 9);rect(x + 189, y + 153, 9, 9);rect(x + 198, y + 162, 9, 9);rect(x + 198, y + 171, 9, 9);rect(x + 207, y + 171, 9, 9);rect(x + 216, y + 171, 9, 9);rect(x + 225, y + 171, 9, 9);rect(x + 225, y + 162, 9, 9);rect(x + 216, y + 162, 9, 9);rect(x + 207, y + 162, 9, 9);rect(x + 243, y + 54, 9, 9);rect(x + 198, y + 54, 9, 9);rect(x + 207, y + 54, 9, 9);rect(x + 216, y + 54, 9, 9);rect(x + 198, y + 63, 9, 9);rect(x + 207, y + 63, 9, 9);rect(x + 216, y + 63, 9, 9);rect(x + 225, y + 63, 9, 9);rect(x + 225, y + 54, 9, 9);rect(x + 234, y + 54, 9, 9);rect(x + 234, y + 63, 9, 9);rect(x + 180, y + 171, 9, 9);rect(x + 180, y + 54, 9, 9);rect(x + 162, y + 36, 9, 9);rect(x + 162, y + 162, 9, 9);rect(x + 153, y + 162, 9, 9);rect(x + 153, y + 153, 9, 9);rect(x + 144, y + 153, 9, 9);rect(x + 144, y + 171, 9, 9);rect(x + 162, y + 54, 9, 9);rect(x + 153, y + 54, 9, 9);rect(x + 144, y + 54, 9, 9);rect(x + 153, y + 63, 9, 9);rect(x + 144, y + 63, 9, 9);rect(x + 135, y + 63, 9, 9);rect(x + 135, y + 54, 9, 9);rect(x + 126, y + 54, 9, 9);rect(x + 117, y + 54, 9, 9);rect(x + 108, y + 45, 9, 9);rect(x + 117, y + 45, 9, 9);rect(x + 126, y + 45, 9, 9);rect(x + 135, y + 45, 9, 9);rect(x + 99, y + 36, 9, 9);rect(x + 108, y + 36, 9, 9);rect(x + 117, y + 36, 9, 9);rect(x + 126, y + 36, 9, 9);rect(x + 99, y + 171, 9, 9);rect(x + 108, y + 171, 9, 9);rect(x + 117, y + 162, 9, 9);rect(x + 126, y + 153, 9, 9);rect(x + 81, y + 45, 9, 9);rect(x + 81, y + 36, 9, 9);rect(x + 72, y + 171, 9, 9);rect(x + 81, y + 171, 9, 9);rect(x + 72, y + 162, 9, 9);rect(x + 81, y + 162, 9, 9);rect(x + 90, y + 153, 9, 9);rect(x + 81, y + 153, 9, 9);rect(x + 72, y + 153, 9, 9);rect(x + 63, y + 153, 9, 9);rect(x + 54, y + 153, 9, 9);rect(x + 54, y + 162, 9, 9);rect(x + 63, y + 162, 9, 9);rect(x + 90, y + 54, 9, 9);rect(x + 81, y + 54, 9, 9);rect(x + 72, y + 54, 9, 9);rect(x + 72, y + 63, 9, 9);rect(x + 81, y + 63, 9, 9);rect(x + 90, y + 63, 9, 9);rect(x + 54, y + 54, 9, 9);rect(x + 36, y + 171, 9, 9);rect(x + 36, y + 36, 9, 9);rect(x + 162, y + 45, 9, 9);rect(x + 153, y + 54, 9, 9);rect(x + 162, y + 63, 9, 9);rect(x + 153, y + 63, 9, 9);rect(x + 0, y + 63, 9, 9);rect(x + 0, y + 54, 9, 9);rect(x + 0, y + 45, 9, 9);rect(x + 0, y + 36, 9, 9);rect(x + 153, y + 171, 9, 9);rect(x + 279, y + 99, 9, 9);rect(x + 279, y + 108, 9, 9);rect(x + 279, y + 117, 9, 9);rect(x + 279, y + 126, 9, 9);rect(x + 279, y + 135, 9, 9);rect(x + 270, y + 135, 9, 9);rect(x + 270, y + 126, 9, 9);rect(x + 270, y + 117, 9, 9);rect(x + 261, y + 126, 9, 9);rect(x + 243, y + 99, 9, 9);rect(x + 243, y + 108, 9, 9);rect(x + 234, y + 108, 9, 9);rect(x + 234, y + 117, 9, 9);rect(x + 225, y + 117, 9, 9);rect(x + 225, y + 126, 9, 9);rect(x + 216, y + 126, 9, 9);rect(x + 207, y + 117, 9, 9);rect(x + 207, y + 126, 9, 9);rect(x + 198, y + 135, 9, 9);rect(x + 198, y + 126, 9, 9);rect(x + 189, y + 126, 9, 9);rect(x + 171, y + 126, 9, 9);rect(x + 180, y + 126, 9, 9);rect(x + 180, y + 117, 9, 9);rect(x + 180, y + 108, 9, 9);rect(x + 180, y + 99, 9, 9);rect(x + 189, y + 108, 9, 9);rect(x + 189, y + 81, 9, 9);rect(x + 189, y + 90, 9, 9);rect(x + 189, y + 99, 9, 9);rect(x + 198, y + 99, 9, 9);rect(x + 198, y + 90, 9, 9);rect(x + 198, y + 81, 9, 9);rect(x + 207, y + 90, 9, 9);rect(x + 207, y + 81, 9, 9);rect(x + 216, y + 81, 9, 9);rect(x + 225, y + 81, 9, 9);rect(x + 234, y + 81, 9, 9);rect(x + 234, y + 90, 9, 9);rect(x + 225, y + 90, 9, 9);rect(x + 216, y + 99, 9, 9);rect(x + 162, y + 99, 9, 9);rect(x + 162, y + 108, 9, 9);rect(x + 153, y + 108, 9, 9);rect(x + 153, y + 117, 9, 9);rect(x + 153, y + 135, 9, 9);rect(x + 153, y + 126, 9, 9);rect(x + 144, y + 126, 9, 9);rect(x + 135, y + 117, 9, 9);rect(x + 153, y + 99, 9, 9);rect(x + 144, y + 99, 9, 9);rect(x + 153, y + 90, 9, 9);rect(x + 144, y + 90, 9, 9);rect(x + 144, y + 81, 9, 9);rect(x + 135, y + 81, 9, 9);rect(x + 135, y + 90, 9, 9);rect(x + 126, y + 90, 9, 9);rect(x + 126, y + 81, 9, 9);rect(x + 117, y + 117, 9, 9);rect(x + 117, y + 126, 9, 9);rect(x + 99, y + 90, 9, 9);rect(x + 72, y + 90, 9, 9);rect(x + 81, y + 81, 9, 9);rect(x + 90, y + 81, 9, 9);rect(x + 81, y + 90, 9, 9);rect(x + 90, y + 90, 9, 9);rect(x + 90, y + 99, 9, 9);rect(x + 90, y + 108, 9, 9);rect(x + 90, y + 117, 9, 9);rect(x + 81, y + 135, 9, 9);rect(x + 81, y + 126, 9, 9);rect(x + 81, y + 117, 9, 9);rect(x + 81, y + 108, 9, 9);rect(x + 81, y + 99, 9, 9);rect(x + 72, y + 99, 9, 9);rect(x + 63, y + 99, 9, 9);rect(x + 54, y + 90, 9, 9);rect(x + 63, y + 108, 9, 9);rect(x + 72, y + 108, 9, 9);rect(x + 72, y + 126, 9, 9);rect(x + 63, y + 135, 9, 9);rect(x + 63, y + 126, 9, 9);rect(x + 72, y + 117, 9, 9);rect(x + 63, y + 117, 9, 9);rect(x + 54, y + 117, 9, 9);rect(x + 54, y + 108, 9, 9);rect(x + 45, y + 108, 9, 9);rect(x + 45, y + 117, 9, 9);rect(x + 36, y + 108, 9, 9);rect(x + 171, y + 108, 9, 9);rect(x + 171, y + 117, 9, 9);rect(x + 36, y + 117, 9, 9);rect(x + 0, y + 81, 9, 9);rect(x + 0, y + 90, 9, 9);rect(x + 153, y + 90, 9, 9);rect(x + 153, y + 81, 9, 9);rect(x + 162, y + 81, 9, 9);rect(x + 171, y + 81, 9, 9);rect(x + 0, y + 108, 9, 9);rect(x + 0, y + 117, 9, 9);rect(x + 0, y + 126, 9, 9);rect(x + 153, y + 126, 9, 9);rect(x + 153, y + 135, 9, 9);rect(x + 0, y + 153, 9, 9);rect(x + 153, y + 153, 9, 9);rect(x + 153, y + 162, 9, 9);rect(x + 0, y + 162, 9, 9);rect(x + 162, y + 171, 9, 9);rect(x + 153, y + 180, 9, 9);rect(x + 0, y + 189, 9, 9);rect(x + 0, y + 198, 9, 9);rect(x + 0, y + 207, 9, 9);rect(x + 153, y + 207, 9, 9);rect(x + 153, y + 198, 9, 9);rect(x + 36, y + 189, 9, 9);rect(x + 36, y + 180, 9, 9);rect(x + 36, y + 171, 9, 9);rect(x + 45, y + 171, 9, 9);rect(x + 45, y + 180, 9, 9);rect(x + 45, y + 189, 9, 9);rect(x + 54, y + 189, 9, 9);rect(x + 45, y + 207, 9, 9);rect(x + 45, y + 198, 9, 9);rect(x + 54, y + 198, 9, 9);rect(x + 54, y + 207, 9, 9);rect(x + 72, y + 198, 9, 9);rect(x + 81, y + 198, 9, 9);rect(x + 99, y + 198, 9, 9);rect(x + 90, y + 198, 9, 9);rect(x + 90, y + 207, 9, 9);rect(x + 81, y + 207, 9, 9);rect(x + 54, y + 153, 9, 9);rect(x + 63, y + 162, 9, 9);rect(x + 72, y + 162, 9, 9);rect(x + 81, y + 162, 9, 9);rect(x + 90, y + 162, 9, 9);rect(x + 99, y + 162, 9, 9);rect(x + 99, y + 171, 9, 9);rect(x + 90, y + 171, 9, 9);rect(x + 108, y + 180, 9, 9);rect(x + 135, y + 171, 9, 9);rect(x + 135, y + 153, 9, 9);rect(x + 144, y + 153, 9, 9);rect(x + 153, y + 153, 9, 9);rect(x + 153, y + 162, 9, 9);rect(x + 144, y + 162, 9, 9);rect(x + 153, y + 171, 9, 9);rect(x + 153, y + 180, 9, 9);rect(x + 162, y + 180, 9, 9);rect(x + 162, y + 189, 9, 9);rect(x + 153, y + 189, 9, 9);rect(x + 153, y + 198, 9, 9);rect(x + 153, y + 207, 9, 9);rect(x + 144, y + 207, 9, 9);rect(x + 144, y + 198, 9, 9);rect(x + 126, y + 198, 9, 9);rect(x + 117, y + 198, 9, 9);rect(x + 117, y + 207, 9, 9);rect(x + 126, y + 207, 9, 9);rect(x + 189, y + 198, 9, 9);rect(x + 198, y + 198, 9, 9);rect(x + 198, y + 189, 9, 9);rect(x + 189, y + 189, 9, 9);rect(x + 198, y + 180, 9, 9);rect(x + 198, y + 171, 9, 9);rect(x + 207, y + 171, 9, 9);rect(x + 216, y + 171, 9, 9);rect(x + 216, y + 162, 9, 9);rect(x + 207, y + 162, 9, 9);rect(x + 198, y + 207, 9, 9);rect(x + 207, y + 207, 9, 9);rect(x + 207, y + 198, 9, 9);rect(x + 216, y + 198, 9, 9);rect(x + 234, y + 198, 9, 9);rect(x + 234, y + 153, 9, 9);rect(x + 234, y + 162, 9, 9);rect(x + 243, y + 162, 9, 9);rect(x + 252, y + 162, 9, 9);rect(x + 261, y + 171, 9, 9);rect(x + 261, y + 162, 9, 9);rect(x + 279, y + 171, 9, 9);rect(x + 279, y + 162, 9, 9);rect(x + 279, y + 153, 9, 9);rect(x + 270, y + 153, 9, 9);rect(x + 270, y + 162, 9, 9);rect(x + 279, y + 189, 9, 9);rect(x + 270, y + 189, 9, 9);rect(x + 270, y + 198, 9, 9);rect(x + 270, y + 207, 9, 9);rect(x + 279, y + 207, 9, 9);rect(x + 279, y + 198, 9, 9);rect(x + 261, y + 198, 9, 9);rect(x + 252, y + 198, 9, 9);rect(x + 0, y + 225, 9, 9);rect(x + 0, y + 234, 9, 9);rect(x + 0, y + 243, 9, 9);rect(x + 153, y + 243, 9, 9);rect(x + 153, y + 234, 9, 9);rect(x + 153, y + 225, 9, 9);rect(x + 153, y + 252, 9, 9);rect(x + 162, y + 252, 9, 9);rect(x + 171, y + 252, 9, 9);rect(x + 171, y + 243, 9, 9);rect(x + 162, y + 243, 9, 9);rect(x + 162, y + 261, 9, 9);rect(x + 162, y + 270, 9, 9);rect(x + 171, y + 270, 9, 9);rect(x + 171, y + 279, 9, 9);rect(x + 36, y + 279, 9, 9);rect(x + 36, y + 243, 9, 9);rect(x + 36, y + 234, 9, 9);rect(x + 45, y + 234, 9, 9);rect(x + 45, y + 243, 9, 9);rect(x + 54, y + 234, 9, 9);rect(x + 54, y + 225, 9, 9);rect(x + 72, y + 234, 9, 9);rect(x + 72, y + 243, 9, 9);rect(x + 81, y + 243, 9, 9);rect(x + 81, y + 252, 9, 9);rect(x + 72, y + 252, 9, 9);rect(x + 90, y + 252, 9, 9);rect(x + 90, y + 261, 9, 9);rect(x + 90, y + 270, 9, 9);rect(x + 99, y + 270, 9, 9);rect(x + 72, y + 270, 9, 9);rect(x + 81, y + 279, 9, 9);rect(x + 72, y + 279, 9, 9);rect(x + 63, y + 279, 9, 9);rect(x + 54, y + 279, 9, 9);rect(x + 90, y + 225, 9, 9);rect(x + 117, y + 234, 9, 9);rect(x + 117, y + 243, 9, 9);rect(x + 126, y + 225, 9, 9);rect(x + 126, y + 234, 9, 9);rect(x + 126, y + 243, 9, 9);rect(x + 126, y + 252, 9, 9);rect(x + 135, y + 252, 9, 9);rect(x + 135, y + 243, 9, 9);rect(x + 135, y + 234, 9, 9);rect(x + 135, y + 225, 9, 9);rect(x + 144, y + 225, 9, 9);rect(x + 153, y + 225, 9, 9);rect(x + 153, y + 234, 9, 9);rect(x + 153, y + 252, 9, 9);rect(x + 153, y + 243, 9, 9);rect(x + 144, y + 243, 9, 9);rect(x + 144, y + 252, 9, 9);rect(x + 135, y + 261, 9, 9);rect(x + 144, y + 261, 9, 9);rect(x + 144, y + 270, 9, 9);rect(x + 135, y + 270, 9, 9);rect(x + 144, y + 279, 9, 9);rect(x + 153, y + 279, 9, 9);rect(x + 162, y + 279, 9, 9);rect(x + 153, y + 270, 9, 9);rect(x + 162, y + 261, 9, 9);rect(x + 171, y + 270, 9, 9);rect(x + 162, y + 243, 9, 9);rect(x + 162, y + 234, 9, 9);rect(x + 171, y + 234, 9, 9);rect(x + 180, y + 234, 9, 9);rect(x + 180, y + 243, 9, 9);rect(x + 189, y + 243, 9, 9);rect(x + 189, y + 252, 9, 9);rect(x + 198, y + 225, 9, 9);rect(x + 207, y + 234, 9, 9);rect(x + 216, y + 234, 9, 9);rect(x + 225, y + 234, 9, 9);rect(x + 225, y + 243, 9, 9);rect(x + 216, y + 243, 9, 9);rect(x + 207, y + 243, 9, 9);rect(x + 207, y + 252, 9, 9);rect(x + 216, y + 252, 9, 9);rect(x + 225, y + 252, 9, 9);rect(x + 234, y + 243, 9, 9);rect(x + 243, y + 243, 9, 9);rect(x + 207, y + 261, 9, 9);rect(x + 207, y + 270, 9, 9);rect(x + 198, y + 270, 9, 9);rect(x + 189, y + 279, 9, 9);rect(x + 198, y + 279, 9, 9);rect(x + 207, y + 279, 9, 9);rect(x + 216, y + 279, 9, 9);rect(x + 225, y + 279, 9, 9);rect(x + 234, y + 270, 9, 9);rect(x + 243, y + 270, 9, 9);rect(x + 270, y + 279, 9, 9);rect(x + 270, y + 270, 9, 9);rect(x + 279, y + 279, 9, 9);rect(x + 279, y + 270, 9, 9);rect(x + 279, y + 261, 9, 9);rect(x + 279, y + 243, 9, 9);rect(x + 279, y + 234, 9, 9);rect(x + 279, y + 225, 9, 9);rect(x + 270, y + 225, 9, 9);rect(x + 270, y + 234, 9, 9);fill(97, 26, 0);rect(x + 45, y + 153, 9, 9);rect(x + 0, y + 171, 9, 9);rect(x + 153, y + 36, 9, 9);rect(x + 153, y + 45, 9, 9);rect(x + 162, y + 54, 9, 9);rect(x + 72, y + 36, 9, 9);rect(x + 117, y + 171, 9, 9);rect(x + 126, y + 171, 9, 9);rect(x + 135, y + 153, 9, 9);rect(x + 135, y + 162, 9, 9);rect(x + 144, y + 162, 9, 9);rect(x + 153, y + 171, 9, 9);rect(x + 162, y + 171, 9, 9);rect(x + 144, y + 45, 9, 9);rect(x + 126, y + 63, 9, 9);rect(x + 117, y + 63, 9, 9);rect(x + 216, y + 45, 9, 9);rect(x + 225, y + 45, 9, 9);rect(x + 225, y + 36, 9, 9);rect(x + 243, y + 162, 9, 9);rect(x + 279, y + 153, 9, 9);rect(x + 270, y + 153, 9, 9);rect(x + 279, y + 36, 9, 9);rect(x + 252, y + 54, 9, 9);rect(x + 252, y + 63, 9, 9);rect(x + 243, y + 81, 9, 9);rect(x + 261, y + 81, 9, 9);rect(x + 270, y + 108, 9, 9);rect(x + 234, y + 99, 9, 9);rect(x + 216, y + 90, 9, 9);rect(x + 207, y + 99, 9, 9);rect(x + 207, y + 108, 9, 9);rect(x + 198, y + 108, 9, 9);rect(x + 216, y + 117, 9, 9);rect(x + 72, y + 81, 9, 9);rect(x + 54, y + 99, 9, 9);rect(x + 36, y + 99, 9, 9);rect(x + 162, y + 90, 9, 9);rect(x + 0, y + 99, 9, 9);rect(x + 99, y + 99, 9, 9);rect(x + 45, y + 126, 9, 9);rect(x + 36, y + 135, 9, 9);rect(x + 99, y + 135, 9, 9);rect(x + 135, y + 126, 9, 9);rect(x + 171, y + 135, 9, 9);rect(x + 243, y + 135, 9, 9);rect(x + 270, y + 180, 9, 9);rect(x + 252, y + 171, 9, 9);rect(x + 243, y + 171, 9, 9);rect(x + 234, y + 171, 9, 9);rect(x + 216, y + 180, 9, 9);rect(x + 207, y + 153, 9, 9);rect(x + 198, y + 153, 9, 9);rect(x + 198, y + 162, 9, 9);rect(x + 189, y + 171, 9, 9);rect(x + 189, y + 180, 9, 9);rect(x + 117, y + 153, 9, 9);rect(x + 108, y + 162, 9, 9);rect(x + 144, y + 189, 9, 9);rect(x + 99, y + 189, 9, 9);rect(x + 81, y + 189, 9, 9);rect(x + 81, y + 171, 9, 9);rect(x + 162, y + 162, 9, 9);rect(x + 153, y + 171, 9, 9);rect(x + 0, y + 171, 9, 9);rect(x + 162, y + 180, 9, 9);rect(x + 36, y + 198, 9, 9);rect(x + 45, y + 225, 9, 9);rect(x + 171, y + 225, 9, 9);rect(x + 162, y + 234, 9, 9);rect(x + 171, y + 261, 9, 9);rect(x + 0, y + 279, 9, 9);rect(x + 45, y + 252, 9, 9);rect(x + 63, y + 252, 9, 9);rect(x + 63, y + 270, 9, 9);rect(x + 81, y + 234, 9, 9);rect(x + 135, y + 207, 9, 9);rect(x + 162, y + 207, 9, 9);rect(x + 216, y + 207, 9, 9);rect(x + 207, y + 225, 9, 9);rect(x + 279, y + 252, 9, 9);rect(x + 270, y + 252, 9, 9);rect(x + 234, y + 279, 9, 9);rect(x + 234, y + 261, 9, 9);rect(x + 180, y + 252, 9, 9);rect(x + 171, y + 243, 9, 9);rect(x + 162, y + 270, 9, 9);rect(x + 135, y + 279, 9, 9);rect(x + 126, y + 261, 9, 9);fill(127, 34, 0);rect(x + 162, y + 279, 9, 9);rect(x + 153, y + 279, 9, 9);rect(x + 153, y + 270, 9, 9);rect(x + 153, y + 261, 9, 9);rect(x + 0, y + 252, 9, 9);rect(x + 36, y + 252, 9, 9);rect(x + 63, y + 261, 9, 9);rect(x + 81, y + 261, 9, 9);rect(x + 81, y + 270, 9, 9);rect(x + 117, y + 261, 9, 9);rect(x + 126, y + 279, 9, 9);rect(x + 171, y + 261, 9, 9);rect(x + 180, y + 261, 9, 9);rect(x + 162, y + 252, 9, 9);rect(x + 144, y + 234, 9, 9);rect(x + 90, y + 234, 9, 9);rect(x + 81, y + 225, 9, 9);rect(x + 225, y + 261, 9, 9);rect(x + 234, y + 252, 9, 9);rect(x + 243, y + 252, 9, 9);rect(x + 243, y + 234, 9, 9);rect(x + 225, y + 225, 9, 9);rect(x + 216, y + 225, 9, 9);rect(x + 270, y + 261, 9, 9);rect(x + 234, y + 207, 9, 9);rect(x + 261, y + 180, 9, 9);rect(x + 252, y + 180, 9, 9);rect(x + 243, y + 180, 9, 9);rect(x + 270, y + 171, 9, 9);rect(x + 225, y + 189, 9, 9);rect(x + 207, y + 189, 9, 9);rect(x + 180, y + 180, 9, 9);rect(x + 135, y + 180, 9, 9);rect(x + 135, y + 189, 9, 9);rect(x + 126, y + 180, 9, 9);rect(x + 126, y + 171, 9, 9);rect(x + 99, y + 180, 9, 9);rect(x + 90, y + 180, 9, 9);rect(x + 90, y + 189, 9, 9);rect(x + 72, y + 180, 9, 9);rect(x + 162, y + 189, 9, 9);rect(x + 162, y + 198, 9, 9);rect(x + 0, y + 135, 9, 9);rect(x + 72, y + 135, 9, 9);rect(x + 72, y + 153, 9, 9);rect(x + 90, y + 153, 9, 9);rect(x + 144, y + 135, 9, 9);rect(x + 189, y + 162, 9, 9);rect(x + 180, y + 162, 9, 9);rect(x + 189, y + 117, 9, 9);rect(x + 216, y + 108, 9, 9);rect(x + 225, y + 99, 9, 9);rect(x + 126, y + 99, 9, 9);rect(x + 63, y + 81, 9, 9);rect(x + 54, y + 81, 9, 9);rect(x + 45, y + 90, 9, 9);rect(x + 153, y + 108, 9, 9);rect(x + 36, y + 63, 9, 9);rect(x + 45, y + 63, 9, 9);rect(x + 45, y + 54, 9, 9);rect(x + 54, y + 45, 9, 9);rect(x + 162, y + 36, 9, 9);rect(x + 162, y + 162, 9, 9);rect(x + 117, y + 153, 9, 9);rect(x + 126, y + 162, 9, 9);rect(x + 144, y + 36, 9, 9);rect(x + 162, y + 45, 9, 9);rect(x + 198, y + 45, 9, 9);rect(x + 216, y + 36, 9, 9);rect(x + 279, y + 171, 9, 9);rect(x + 261, y + 153, 9, 9);fill(37, 70, 9);rect(x + 36, y + 270, 9, 9);rect(x + 45, y + 261, 9, 9);rect(x + 54, y + 252, 9, 9);rect(x + 63, y + 234, 9, 9);rect(x + 99, y + 252, 9, 9);rect(x + 198, y + 252, 9, 9);rect(x + 189, y + 234, 9, 9);rect(x + 234, y + 189, 9, 9);rect(x + 234, y + 180, 9, 9);rect(x + 117, y + 180, 9, 9);rect(x + 117, y + 171, 9, 9);rect(x + 63, y + 189, 9, 9);rect(x + 54, y + 171, 9, 9);rect(x + 162, y + 126, 9, 9);rect(x + 162, y + 108, 9, 9);rect(x + 36, y + 90, 9, 9);rect(x + 72, y + 45, 9, 9);rect(x + 63, y + 36, 9, 9);rect(x + 54, y + 36, 9, 9);rect(x + 45, y + 171, 9, 9);rect(x + 90, y + 171, 9, 9);rect(x + 99, y + 45, 9, 9);rect(x + 126, y + 108, 9, 9);rect(x + 126, y + 126, 9, 9);rect(x + 171, y + 108, 9, 9);rect(x + 171, y + 99, 9, 9);rect(x + 270, y + 99, 9, 9);rect(x + 270, y + 45, 9, 9);rect(x + 261, y + 171, 9, 9);rect(x + 252, y + 162, 9, 9);rect(x + 243, y + 153, 9, 9);rect(x + 189, y + 171, 9, 9);rect(x + 180, y + 162, 9, 9);fill(15, 5, 2);rect(x + 171, y + 216, 9, 9);fill(0, 0, 0);rect(x + 108, y + 216, 9, 9);rect(x + 171, y + 216, 9, 9);rect(x + 252, y + 144, 9, 9);rect(x + 171, y + 72, 9, 9);rect(x + 171, y + 72, 9, 9);rect(x + 171, y + 0, 9, 9);fill(142, 38, 0);rect(x + 216, y + 261, 9, 9);rect(x + 234, y + 234, 9, 9);rect(x + 216, y + 189, 9, 9);rect(x + 162, y + 198, 9, 9);rect(x + 144, y + 180, 9, 9);rect(x + 81, y + 180, 9, 9);rect(x + 153, y + 189, 9, 9);rect(x + 0, y + 180, 9, 9);rect(x + 54, y + 135, 9, 9);rect(x + 36, y + 126, 9, 9);rect(x + 144, y + 117, 9, 9);rect(x + 135, y + 108, 9, 9);rect(x + 198, y + 117, 9, 9);rect(x + 207, y + 135, 9, 9);rect(x + 189, y + 153, 9, 9);rect(x + 279, y + 81, 9, 9);rect(x + 270, y + 162, 9, 9);rect(x + 207, y + 36, 9, 9);rect(x + 198, y + 36, 9, 9);rect(x + 180, y + 36, 9, 9);rect(x + 153, y + 36, 9, 9);rect(x + 135, y + 171, 9, 9);rect(x + 45, y + 45, 9, 9);rect(x + 162, y + 171, 9, 9);rect(x + 153, y + 162, 9, 9);rect(x + 153, y + 153, 9, 9);fill(82, 22, 0);rect(x + 36, y + 261, 9, 9);rect(x + 54, y + 270, 9, 9);rect(x + 72, y + 261, 9, 9);rect(x + 90, y + 279, 9, 9);rect(x + 90, y + 243, 9, 9);rect(x + 171, y + 234, 9, 9);rect(x + 36, y + 225, 9, 9);rect(x + 162, y + 207, 9, 9);rect(x + 126, y + 270, 9, 9);rect(x + 153, y + 261, 9, 9);rect(x + 171, y + 252, 9, 9);rect(x + 216, y + 270, 9, 9);rect(x + 225, y + 270, 9, 9);rect(x + 243, y + 261, 9, 9);rect(x + 261, y + 207, 9, 9);rect(x + 261, y + 189, 9, 9);rect(x + 279, y + 180, 9, 9);rect(x + 225, y + 198, 9, 9);rect(x + 225, y + 207, 9, 9);rect(x + 207, y + 180, 9, 9);rect(x + 135, y + 198, 9, 9);rect(x + 108, y + 171, 9, 9);rect(x + 108, y + 153, 9, 9);rect(x + 135, y + 162, 9, 9);rect(x + 72, y + 171, 9, 9);rect(x + 63, y + 171, 9, 9);rect(x + 63, y + 153, 9, 9);rect(x + 81, y + 153, 9, 9);rect(x + 36, y + 162, 9, 9);rect(x + 162, y + 153, 9, 9);rect(x + 243, y + 153, 9, 9);rect(x + 261, y + 153, 9, 9);rect(x + 117, y + 135, 9, 9);rect(x + 90, y + 135, 9, 9);rect(x + 90, y + 126, 9, 9);rect(x + 99, y + 126, 9, 9);rect(x + 99, y + 108, 9, 9);rect(x + 45, y + 135, 9, 9);rect(x + 171, y + 126, 9, 9);rect(x + 45, y + 99, 9, 9);rect(x + 63, y + 90, 9, 9);rect(x + 153, y + 99, 9, 9);rect(x + 135, y + 99, 9, 9);rect(x + 117, y + 81, 9, 9);rect(x + 99, y + 81, 9, 9);rect(x + 153, y + 81, 9, 9);rect(x + 162, y + 81, 9, 9);rect(x + 180, y + 135, 9, 9);rect(x + 189, y + 135, 9, 9);rect(x + 216, y + 135, 9, 9);rect(x + 225, y + 108, 9, 9);rect(x + 261, y + 117, 9, 9);rect(x + 261, y + 90, 9, 9);rect(x + 243, y + 63, 9, 9);rect(x + 207, y + 45, 9, 9);rect(x + 252, y + 171, 9, 9);rect(x + 153, y + 45, 9, 9);rect(x + 135, y + 36, 9, 9);rect(x + 108, y + 162, 9, 9);rect(x + 162, y + 153, 9, 9);rect(x + 0, y + 162, 9, 9);rect(x + 45, y + 36, 9, 9);rect(x + 36, y + 45, 9, 9);rect(x + 36, y + 54, 9, 9);rect(x + 180, y + 63, 9, 9);fill(30, 56, 7);rect(x + 54, y + 261, 9, 9);rect(x + 45, y + 270, 9, 9);rect(x + 54, y + 243, 9, 9);rect(x + 63, y + 243, 9, 9);rect(x + 99, y + 243, 9, 9);rect(x + 99, y + 225, 9, 9);rect(x + 99, y + 261, 9, 9);rect(x + 117, y + 270, 9, 9);rect(x + 189, y + 261, 9, 9);rect(x + 198, y + 261, 9, 9);rect(x + 198, y + 243, 9, 9);rect(x + 198, y + 234, 9, 9);rect(x + 261, y + 261, 9, 9);rect(x + 261, y + 243, 9, 9);rect(x + 270, y + 243, 9, 9);rect(x + 261, y + 225, 9, 9);rect(x + 243, y + 207, 9, 9);rect(x + 252, y + 189, 9, 9);rect(x + 243, y + 189, 9, 9);rect(x + 189, y + 207, 9, 9);rect(x + 180, y + 189, 9, 9);rect(x + 171, y + 180, 9, 9);rect(x + 162, y + 162, 9, 9);rect(x + 126, y + 162, 9, 9);rect(x + 117, y + 162, 9, 9);rect(x + 117, y + 189, 9, 9);rect(x + 108, y + 198, 9, 9);rect(x + 63, y + 198, 9, 9);rect(x + 72, y + 189, 9, 9);rect(x + 63, y + 180, 9, 9);rect(x + 54, y + 180, 9, 9);rect(x + 54, y + 162, 9, 9);rect(x + 45, y + 162, 9, 9);rect(x + 162, y + 117, 9, 9);rect(x + 153, y + 117, 9, 9);rect(x + 162, y + 99, 9, 9);rect(x + 171, y + 99, 9, 9);rect(x + 171, y + 90, 9, 9);rect(x + 36, y + 81, 9, 9);rect(x + 63, y + 54, 9, 9);rect(x + 63, y + 45, 9, 9);rect(x + 54, y + 171, 9, 9);rect(x + 45, y + 162, 9, 9);rect(x + 36, y + 162, 9, 9);rect(x + 90, y + 162, 9, 9);rect(x + 99, y + 162, 9, 9);rect(x + 90, y + 36, 9, 9);rect(x + 90, y + 45, 9, 9);rect(x + 99, y + 54, 9, 9);rect(x + 108, y + 54, 9, 9);rect(x + 117, y + 90, 9, 9);rect(x + 117, y + 108, 9, 9);rect(x + 126, y + 117, 9, 9);rect(x + 162, y + 117, 9, 9);rect(x + 171, y + 117, 9, 9);rect(x + 171, y + 90, 9, 9);rect(x + 180, y + 81, 9, 9);rect(x + 189, y + 54, 9, 9);rect(x + 189, y + 45, 9, 9);rect(x + 189, y + 36, 9, 9);rect(x + 180, y + 45, 9, 9);rect(x + 189, y + 162, 9, 9);rect(x + 180, y + 153, 9, 9);rect(x + 252, y + 153, 9, 9);rect(x + 261, y + 162, 9, 9);rect(x + 270, y + 171, 9, 9);rect(x + 270, y + 36, 9, 9);rect(x + 270, y + 81, 9, 9);rect(x + 270, y + 90, 9, 9);rect(x + 279, y + 90, 9, 9);rect(x + 261, y + 99, 9, 9);rect(x + 261, y + 108, 9, 9);rect(x + 243, y + 117, 9, 9);fill(44, 14, 5);rect(x + 108, y + 243, 9, 9);rect(x + 117, y + 216, 9, 9);rect(x + 126, y + 216, 9, 9);rect(x + 135, y + 216, 9, 9);rect(x + 90, y + 216, 9, 9);rect(x + 45, y + 216, 9, 9);rect(x + 171, y + 207, 9, 9);rect(x + 171, y + 189, 9, 9);rect(x + 153, y + 216, 9, 9);rect(x + 0, y + 216, 9, 9);rect(x + 180, y + 216, 9, 9);rect(x + 171, y + 198, 9, 9);rect(x + 234, y + 216, 9, 9);rect(x + 270, y + 216, 9, 9);rect(x + 252, y + 243, 9, 9);rect(x + 252, y + 252, 9, 9);rect(x + 171, y + 153, 9, 9);rect(x + 0, y + 144, 9, 9);rect(x + 54, y + 144, 9, 9);rect(x + 63, y + 144, 9, 9);rect(x + 72, y + 144, 9, 9);rect(x + 90, y + 144, 9, 9);rect(x + 117, y + 144, 9, 9);rect(x + 135, y + 144, 9, 9);rect(x + 108, y + 135, 9, 9);rect(x + 108, y + 126, 9, 9);rect(x + 108, y + 99, 9, 9);rect(x + 81, y + 72, 9, 9);rect(x + 72, y + 72, 9, 9);rect(x + 36, y + 72, 9, 9);rect(x + 171, y + 63, 9, 9);rect(x + 162, y + 72, 9, 9);rect(x + 0, y + 72, 9, 9);rect(x + 171, y + 45, 9, 9);rect(x + 171, y + 171, 9, 9);rect(x + 171, y + 162, 9, 9);rect(x + 153, y + 0, 9, 9);rect(x + 0, y + 0, 9, 9);rect(x + 81, y + 0, 9, 9);rect(x + 90, y + 0, 9, 9);rect(x + 126, y + 0, 9, 9);rect(x + 153, y + 0, 9, 9);rect(x + 180, y + 0, 9, 9);rect(x + 198, y + 0, 9, 9);rect(x + 216, y + 0, 9, 9);rect(x + 225, y + 0, 9, 9);rect(x + 234, y + 0, 9, 9);rect(x + 261, y + 0, 9, 9);rect(x + 270, y + 0, 9, 9);rect(x + 171, y + 162, 9, 9);rect(x + 171, y + 171, 9, 9);rect(x + 171, y + 36, 9, 9);rect(x + 171, y + 54, 9, 9);rect(x + 162, y + 72, 9, 9);rect(x + 144, y + 72, 9, 9);rect(x + 243, y + 72, 9, 9);rect(x + 252, y + 99, 9, 9);rect(x + 261, y + 144, 9, 9);rect(x + 234, y + 144, 9, 9);rect(x + 180, y + 144, 9, 9);rect(x + 171, y + 153, 9, 9);fill(23, 42, 5);rect(x + 45, y + 279, 9, 9);rect(x + 117, y + 279, 9, 9);rect(x + 108, y + 261, 9, 9);rect(x + 180, y + 270, 9, 9);rect(x + 189, y + 270, 9, 9);rect(x + 243, y + 279, 9, 9);rect(x + 252, y + 270, 9, 9);rect(x + 261, y + 270, 9, 9);rect(x + 261, y + 252, 9, 9);rect(x + 261, y + 234, 9, 9);rect(x + 261, y + 216, 9, 9);rect(x + 252, y + 216, 9, 9);rect(x + 243, y + 198, 9, 9);rect(x + 189, y + 216, 9, 9);rect(x + 180, y + 225, 9, 9);rect(x + 180, y + 198, 9, 9);rect(x + 171, y + 189, 9, 9);rect(x + 108, y + 207, 9, 9);rect(x + 99, y + 207, 9, 9);rect(x + 108, y + 189, 9, 9);rect(x + 99, y + 234, 9, 9);rect(x + 72, y + 225, 9, 9);rect(x + 63, y + 225, 9, 9);rect(x + 63, y + 207, 9, 9);rect(x + 72, y + 207, 9, 9);rect(x + 36, y + 144, 9, 9);rect(x + 36, y + 153, 9, 9);rect(x + 171, y + 135, 9, 9);rect(x + 162, y + 135, 9, 9);rect(x + 126, y + 153, 9, 9);rect(x + 126, y + 135, 9, 9);rect(x + 135, y + 135, 9, 9);rect(x + 153, y + 144, 9, 9);rect(x + 162, y + 144, 9, 9);rect(x + 162, y + 153, 9, 9);rect(x + 162, y + 171, 9, 9);rect(x + 180, y + 171, 9, 9);rect(x + 162, y + 126, 9, 9);rect(x + 225, y + 180, 9, 9);rect(x + 225, y + 162, 9, 9);rect(x + 216, y + 153, 9, 9);rect(x + 225, y + 144, 9, 9);rect(x + 243, y + 126, 9, 9);rect(x + 252, y + 108, 9, 9);rect(x + 270, y + 72, 9, 9);rect(x + 270, y + 54, 9, 9);rect(x + 261, y + 54, 9, 9);rect(x + 189, y + 72, 9, 9);rect(x + 180, y + 72, 9, 9);rect(x + 180, y + 90, 9, 9);rect(x + 108, y + 108, 9, 9);rect(x + 108, y + 90, 9, 9);rect(x + 108, y + 81, 9, 9);rect(x + 99, y + 72, 9, 9);rect(x + 99, y + 63, 9, 9);rect(x + 63, y + 63, 9, 9);rect(x + 63, y + 72, 9, 9);rect(x + 45, y + 72, 9, 9);rect(x + 45, y + 81, 9, 9);rect(x + 36, y + 153, 9, 9);rect(x + 99, y + 153, 9, 9);rect(x + 108, y + 153, 9, 9);rect(x + 171, y + 0, 9, 9);rect(x + 171, y + 153, 9, 9);fill(67, 18, 0);rect(x + 0, y + 270, 9, 9);rect(x + 99, y + 279, 9, 9);rect(x + 117, y + 252, 9, 9);rect(x + 162, y + 225, 9, 9);rect(x + 261, y + 279, 9, 9);rect(x + 234, y + 225, 9, 9);rect(x + 243, y + 225, 9, 9);rect(x + 171, y + 225, 9, 9);rect(x + 126, y + 189, 9, 9);rect(x + 144, y + 171, 9, 9);rect(x + 180, y + 153, 9, 9);rect(x + 261, y + 135, 9, 9);rect(x + 99, y + 153, 9, 9);rect(x + 54, y + 126, 9, 9);rect(x + 144, y + 108, 9, 9);rect(x + 162, y + 90, 9, 9);rect(x + 171, y + 81, 9, 9);rect(x + 162, y + 63, 9, 9);rect(x + 234, y + 153, 9, 9);rect(x + 108, y + 63, 9, 9);rect(x + 54, y + 63, 9, 9);rect(x + 0, y + 153, 9, 9);fill(157, 42, 0);rect(x + 0, y + 261, 9, 9);fill(113, 30, 0);rect(x + 243, y + 90, 9, 9);fill(2, 1, 0);rect(x + 108, y + 144, 9, 9);rect(x + 108, y + 279, 9, 9);rect(x + 171, y + 144, 9, 9);rect(x + 108, y + 117, 9, 9);rect(x + 117, y + 72, 9, 9);rect(x + 252, y + 72, 9, 9);fill(30, 10, 3);rect(x + 162, y + 216, 9, 9);rect(x + 171, y + 198, 9, 9);rect(x + 54, y + 216, 9, 9);rect(x + 81, y + 216, 9, 9);rect(x + 108, y + 252, 9, 9);rect(x + 153, y + 216, 9, 9);rect(x + 171, y + 207, 9, 9);rect(x + 207, y + 216, 9, 9);rect(x + 225, y + 216, 9, 9);rect(x + 243, y + 216, 9, 9);rect(x + 252, y + 234, 9, 9);rect(x + 279, y + 144, 9, 9);rect(x + 252, y + 135, 9, 9);rect(x + 252, y + 126, 9, 9);rect(x + 252, y + 90, 9, 9);rect(x + 171, y + 63, 9, 9);rect(x + 171, y + 45, 9, 9);rect(x + 81, y + 144, 9, 9);rect(x + 162, y + 144, 9, 9);rect(x + 171, y + 162, 9, 9);rect(x + 90, y + 72, 9, 9);rect(x + 171, y + 36, 9, 9);rect(x + 171, y + 153, 9, 9);fill(37, 10, 0);rect(x + 36, y + 207, 9, 9);rect(x + 117, y + 225, 9, 9);fill(16, 27, 4);rect(x + 171, y + 279, 9, 9);rect(x + 180, y + 279, 9, 9);rect(x + 189, y + 63, 9, 9);rect(x + 117, y + 0, 9, 9);rect(x + 108, y + 0, 9, 9);fill(0, 46, 0);rect(x + 171, y + 171, 9, 9);fill(15, 28, 3);rect(x + 108, y + 270, 9, 9);rect(x + 108, y + 234, 9, 9);rect(x + 72, y + 216, 9, 9);rect(x + 189, y + 225, 9, 9);rect(x + 180, y + 207, 9, 9);rect(x + 252, y + 279, 9, 9);rect(x + 252, y + 207, 9, 9);rect(x + 225, y + 171, 9, 9);rect(x + 225, y + 153, 9, 9);rect(x + 225, y + 135, 9, 9);rect(x + 234, y + 135, 9, 9);rect(x + 234, y + 126, 9, 9);rect(x + 270, y + 63, 9, 9);rect(x + 162, y + 135, 9, 9);rect(x + 126, y + 144, 9, 9);rect(x + 45, y + 153, 9, 9);rect(x + 171, y + 144, 9, 9);rect(x + 108, y + 72, 9, 9);rect(x + 54, y + 72, 9, 9);rect(x + 36, y + 0, 9, 9);fill(16, 5, 2);rect(x + 45, y + 144, 9, 9);rect(x + 171, y + 54, 9, 9);rect(x + 162, y + 0, 9, 9);rect(x + 279, y + 72, 9, 9);fill(72, 23, 8);rect(x + 171, y + 171, 9, 9);rect(x + 162, y + 0, 9, 9);fill(52, 14, 0);rect(x + 99, y + 117, 9, 9);rect(x + 252, y + 153, 9, 9);rect(x + 261, y + 63, 9, 9);fill(53, 14, 0);rect(x + 162, y + 153, 9, 9);fill(23, 41, 5);rect(x + 117, y + 99, 9, 9);fill(24, 40, 6);rect(x + 252, y + 117, 9, 9);rect(x + 99, y + 216, 9, 9);fill(22, 42, 4);rect(x + 45, y + 0, 9, 9);rect(x + 243, y + 0, 9, 9);fill(127, 34, 0);rect(x + 63, y + 171, 9, 9);fill(82, 22, 0);rect(x + 162, y + 225, 9, 9);
      }
    }
    fill(255,0,0);
    try{
    for(Enemy e : enemies){
      e.Move();
    }
    }catch(Exception e){}
    UpdatePlayer();
    try{
    for(Enemy e : enemies){
      e.Show();
    }
    }catch(Exception e){}
    //try{
    for(Obstacle o : obstacles){
      o.Display();
    }
    for(RoomFloors r : roomfloors){
      r.Display();
    }
    EnemyCollisions();
    checkForKill();
    CalcScore();
    if(!lavastopped)
      MoveLava();
    ShowLava();
    removeSubmergedEntities();
    checkForNewLevelGeneration();
    textSize(14);
    fill(0,255,0);
    /*text("lavay = " + lavay,800,60);
    text("py = " + py + " (from top left)",800,80);
    text("yvel = " + yvel,800,100);
    text("isonground = " + isonground,800,120);
    text("singlejump = " + singlejump,800,140);
    text("doublejump = " + doublejump,800,160);
    text("Distyup = " + distyup,800,180);
    text("Distydown = " + distydown,800,200);
    text("Score = " + score,800,220);
    text("MaxY = " + maxy,800,240);
    text("Global Y = " + globaly,800,260);
    text("Invincible = " + invincible,800,280);
    text("lava stopped = " + lavastopped,800,300);*/
    if(invincible){
      fill(58, 19, 6);
      rect(150,30,260,100);
      fill(127, 34, 0);
      rect(160, 40,240,80);
      fill(40, 154, 26);
      textSize(24);
      text("You are invincible!\n           " + (200 - invinctimer),170,70);
    }
    if(lavastopped){
      fill(58, 19, 6);
      rect(580,30,260,100);
      fill(127, 34, 0);
      rect(590, 40,240,80);
      fill(40, 154, 26);
      textSize(24);
      text("Lava is stopped!\n           " + (200 - lavatimer),610,70);
    }
    fill(58, 19, 6);
    rect(435,30,120,100);
    fill(127, 34, 0);
    rect(445, 40,100,80);//+10
    fill(40, 154, 26);
    textSize(24);
    text("Score:\n" + score,460,70);//+30
    //delay(100);
    UpdateTimers();
  }
}

void keyPressed() {
  if (key == CODED) {
    if (keyCode == UP) {
      if(!singlejump){
        yvel = -40;
        singlejump = true;
      }else if(!doublejump){
        yvel = -40;
        doublejump = true;
      }
    }else if (keyCode == RIGHT) {
      movingright = true;
      facingright = true;
    }else if (keyCode == LEFT) {
      movingleft = true;
      facingright = false;
    }
  }
   if (keyPressed) {//other keys
    if (key == 'w' || key == 'W') {
      if(!singlejump){
        yvel = -40;
        singlejump = true;
      }else if(!doublejump){
        yvel = -40;
        doublejump = true;
      }
    }
    else if (key == 'd' || key == 'D') {//move right
      movingright = true;
      facingright = true;
    }else if (key == 'a' || key == 'A') {//move left
      movingleft = true;
      facingright = false;
    }else if (key == 'p' || key == 'P') {//pause game
      if(paused && gameStarted)
        paused = false;
      else{
        paused = true;
        if(gameStarted)//if player is alive
          Pause(false, false);
      }
    }else if(key == 'r' || key == 'R') {//restart game
      if(!gameStarted || paused){
        Restart();
        paused = false;
        gameStarted = true;
      }
    }
   }
}
void keyReleased() {
  if (key == CODED) {
    if (keyCode == RIGHT) {
      movingright = false;
    }else if (keyCode == LEFT) {
      movingleft = false;
    }
  }
  if (key == 'd' || key == 'd') {
    movingright = false;
  }
  else if (key == 'a' || key == 'a') {
    movingleft = false;
  }
}
void Pause(boolean fail, boolean start){
  fill(58, 19, 6);
  rect(275,275,450,250);
  fill(127, 34, 0);
  rect(300,300,400,200);
  fill(40, 154, 26);
  textSize(32);
  if(fail){//fail screen
    text("GAME OVER!",400,350);
    textSize(18);
    text("Your score was " + score + " points!\n     Press R to restart!",395,400);
  }else if(start){//starting screen
    text("Welcome to Lava Escape!",400,300,200,500);
    textSize(18);
    text("Press R to Start,",427,420);
    text("Press P to Pause",425,450);
  }else{//regular pause
    text("Game Paused",400,350);
    textSize(18);
    text("Press P to Unpause,",415,400);
    text("Press R to restart",425,430);
  }
}
void Restart(){
  lavay = 800;
  //kill all obstacles
  obstacles.clear();
  enemies.clear();
  roomfloors.clear();
  DrawPlayer();
  numofrooms = 1;
  createNewRoom();
  createNewRoom();
  yvel = 0;
  px = 484;
  maxy = 124;
  score = 0;
  globaly = 124;
}
void EnemyCollisions(){
 for(int e = 0; e < enemies.size(); e++){
   if((px > enemies.get(e).l && px < enemies.get(e).r) || (px + pwidth > enemies.get(e).l && px + pwidth < enemies.get(e).r) || (px + 20 > enemies.get(e).l && px + 20 < enemies.get(e).r) || (px + 40 > enemies.get(e).l && px + 40 < enemies.get(e).r)){//if on same x as enemy
     if(py + pheight < enemies.get(e).u && py + pheight + yvel > enemies.get(e).u){//if stomps on enemy
       if(enemies.get(e).type == 0 || enemies.get(e).type == 1 || enemies.get(e).type == 2){//goomba stomp
         enemies.remove(e);
         score += 20;
         yvel = -40;
         singlejump = false;
         doublejump = false;
       }else if(enemies.get(e).type == 3){//spike
         if(!invincible){
           paused = true;
           Pause(true, false);
           gameStarted = false;
         }
       }else if(enemies.get(e).type == 4){//invincibility
         invincible = true;
         invinctimer = 0;
       }else if(enemies.get(e).type == 5){//stop lava
         lavastopped = true;
         lavatimer = 0;
       }
     }
     else if((py < enemies.get(e).d && py > enemies.get(e).u) || (py + pheight < enemies.get(e).d && py + pheight > enemies.get(e).u) || (py + 20 < enemies.get(e).d && py + 20 > enemies.get(e).u) || (py + 40 < enemies.get(e).d && py + 40 > enemies.get(e).u)){
       if(enemies.get(e).type == 0 || enemies.get(e).type == 1 || enemies.get(e).type == 2 || enemies.get(e).type == 3){//die if hit enemies from bottom
         if(!invincible){
           paused = true;
           Pause(true, false);
           gameStarted = false;
         }
       }else if(enemies.get(e).type == 4){//invincibility
         invincible = true;
         enemies.remove(e);
         score += 20;
         invinctimer = 0;
       }else if(enemies.get(e).type == 5){//stop lava
         lavastopped = true;
         enemies.remove(e);
         score += 20;
         lavatimer = 0;
       }
     }
   }
   else if(enemies.get(e).d >= lavay)//if die in lava
       enemies.remove(e);
 }
}
void removeSubmergedEntities(){
  for(int e = 0; e < enemies.size(); e++){
    if(enemies.get(e).u > lavay + 6)
      enemies.remove(e);
  }
  for(int o = 0; o < obstacles.size(); o++){
    if(obstacles.get(o).u > lavay + 6)
      obstacles.remove(o);
  }
  for(int r = 0; r < roomfloors.size(); r++){
    if(roomfloors.get(r).y > lavay + 6)
      roomfloors.remove(r);
  }
}
void CalcScore(){
  if(globaly >= maxy + 10){
    maxy = globaly;
    score += 1;
  }
}
boolean invincible = false;
int invinctimer = 0;
boolean lavastopped = false;
int lavatimer = 0;
void UpdateTimers(){
  if(invincible)
    invinctimer++;
  if(invinctimer > 200){
    invincible = false;
    invinctimer = 0;
  }
  if(lavastopped)
    lavatimer++;
  if(lavatimer > 200){
    lavastopped = false;
    lavatimer = 0;
  }
}
void checkForNewLevelGeneration(){
  if(globaly >= (numofrooms - 2) * 800){
    createNewRoom();
  }
}

// ── Enemy.pde
class Enemy{
  int type = 0;//0 == spider, 1 == bat, 2 == wasp, 3 == spike, 4 == invincibility, 5 == stop lava
  float x;//invincibility 10, stop lava 10 seconds
  float y;
  float l;
  float r;
  float u;
  float d;
  int distance;
  float origpos;
  boolean movingout = true;
  Enemy(float xx, float yy, int ttype, int distancee){
    x = xx;
    y = yy;
    l = xx;
    u = yy;
    d = yy + 47;
    r = xx + 47;
    type = ttype;
    distance = distancee;
    if(type == 1){
      origpos = y;
    }else
      origpos = x;
  }
  void Show(){
    //fill(255,0,0);rect(x,y,47,47); //hitboxes
    switch(type){
     case 0://spider
       fill(0, 0, 0);rect(x + 33, y + 27, 3, 3);rect(x + 45, y + 30, 3, 3);rect(x + 45, y + 36, 3, 3);rect(x + 33, y + 24, 3, 3);rect(x + 30, y + 24, 3, 3);rect(x + 30, y + 21, 3, 3);rect(x + 27, y + 21, 3, 3);rect(x + 12, y + 18, 3, 3);rect(x + 9, y + 18, 3, 3);rect(x + 9, y + 21, 3, 3);rect(x + 6, y + 21, 3, 3);rect(x + 3, y + 27, 3, 3);rect(x + 3, y + 36, 3, 3);rect(x + 6, y + 39, 3, 3);rect(x + 12, y + 39, 3, 3);rect(x + 15, y + 39, 3, 3);rect(x + 18, y + 39, 3, 3);rect(x + 24, y + 39, 3, 3);rect(x + 27, y + 39, 3, 3);rect(x + 33, y + 39, 3, 3);rect(x + 6, y + 24, 3, 3);rect(x + 27, y + 18, 3, 3);rect(x + 24, y + 18, 3, 3);rect(x + 12, y + 24, 3, 3);rect(x + 9, y + 24, 3, 3);rect(x + 9, y + 27, 3, 3);rect(x + 6, y + 27, 3, 3);rect(x + 12, y + 36, 3, 3);rect(x + 18, y + 36, 3, 3);rect(x + 24, y + 36, 3, 3);rect(x + 33, y + 36, 3, 3);rect(x + 39, y + 36, 3, 3);rect(x + 42, y + 36, 3, 3);rect(x + 30, y + 27, 3, 3);rect(x + 27, y + 27, 3, 3);rect(x + 27, y + 24, 3, 3);rect(x + 24, y + 24, 3, 3);rect(x + 21, y + 24, 3, 3);rect(x + 18, y + 24, 3, 3);rect(x + 15, y + 24, 3, 3);rect(x + 15, y + 27, 3, 3);rect(x + 12, y + 27, 3, 3);rect(x + 15, y + 30, 3, 3);rect(x + 18, y + 33, 3, 3);rect(x + 39, y + 33, 3, 3);rect(x + 18, y + 30, 3, 3);rect(x + 18, y + 27, 3, 3);rect(x + 21, y + 27, 3, 3);rect(x + 24, y + 27, 3, 3);fill(255, 0, 0);rect(x + 21, y + 18, 3, 3);rect(x + 15, y + 18, 3, 3);rect(x + 18, y + 18, 3, 3);fill(0, 0, 0);rect(x + 36, y + 27, 3, 3);fill(20, 20, 20);rect(x + 15, y + 36, 3, 3);rect(x + 9, y + 36, 3, 3);rect(x + 9, y + 39, 3, 3);rect(x + 9, y + 42, 3, 3);rect(x + 9, y + 45, 3, 3);rect(x + 27, y + 36, 3, 3);rect(x + 21, y + 36, 3, 3);rect(x + 21, y + 39, 3, 3);rect(x + 21, y + 42, 3, 3);rect(x + 21, y + 45, 3, 3);rect(x + 6, y + 36, 3, 3);rect(x + 0, y + 36, 3, 3);rect(x + 0, y + 39, 3, 3);rect(x + 0, y + 42, 3, 3);rect(x + 0, y + 45, 3, 3);rect(x + 36, y + 36, 3, 3);rect(x + 36, y + 39, 3, 3);rect(x + 36, y + 42, 3, 3);rect(x + 36, y + 45, 3, 3);fill(0, 0, 0);rect(x + 30, y + 39, 3, 3);fill(20, 20, 20);rect(x + 30, y + 36, 3, 3);fill(15, 15, 15);rect(x + 3, y + 45, 3, 3);rect(x + 24, y + 42, 3, 3);rect(x + 24, y + 45, 3, 3);rect(x + 39, y + 42, 3, 3);rect(x + 39, y + 45, 3, 3);rect(x + 12, y + 42, 3, 3);rect(x + 12, y + 45, 3, 3);rect(x + 3, y + 39, 3, 3);rect(x + 3, y + 42, 3, 3);fill(20, 20, 20);rect(x + 24, y + 33, 3, 3);rect(x + 33, y + 33, 3, 3);fill(0, 0, 0);rect(x + 21, y + 33, 3, 3);rect(x + 21, y + 30, 3, 3);rect(x + 24, y + 30, 3, 3);rect(x + 27, y + 33, 3, 3);rect(x + 27, y + 30, 3, 3);rect(x + 30, y + 33, 3, 3);rect(x + 30, y + 30, 3, 3);rect(x + 33, y + 30, 3, 3);rect(x + 36, y + 33, 3, 3);rect(x + 36, y + 30, 3, 3);rect(x + 39, y + 30, 3, 3);rect(x + 42, y + 30, 3, 3);fill(255, 0, 0);rect(x + 42, y + 33, 3, 3);fill(0, 0, 0);rect(x + 45, y + 33, 3, 3);rect(x + 39, y + 39, 3, 3);fill(255, 0, 0);rect(x + 12, y + 21, 3, 3);rect(x + 15, y + 21, 3, 3);rect(x + 18, y + 21, 3, 3);rect(x + 21, y + 21, 3, 3);rect(x + 24, y + 21, 3, 3);fill(0, 0, 0);rect(x + 42, y + 39, 3, 3);rect(x + 45, y + 39, 3, 3);fill(20, 20, 20);rect(x + 3, y + 33, 3, 3);rect(x + 12, y + 33, 3, 3);fill(0, 0, 0);rect(x + 15, y + 33, 3, 3);rect(x + 12, y + 30, 3, 3);rect(x + 9, y + 33, 3, 3);rect(x + 9, y + 30, 3, 3);rect(x + 6, y + 33, 3, 3);rect(x + 6, y + 30, 3, 3);rect(x + 3, y + 30, 3, 3);
     break;
     case 1://bat
       fill(0, 0, 0);rect(x + 18, y + 0, 3, 3);rect(x + 18, y + 3, 3, 3);rect(x + 27, y + 0, 3, 3);rect(x + 27, y + 3, 3, 3);rect(x + 27, y + 6, 3, 3);rect(x + 27, y + 9, 3, 3);rect(x + 18, y + 6, 3, 3);rect(x + 18, y + 9, 3, 3);rect(x + 15, y + 3, 3, 3);rect(x + 15, y + 6, 3, 3);rect(x + 30, y + 3, 3, 3);rect(x + 30, y + 6, 3, 3);rect(x + 21, y + 6, 3, 3);rect(x + 24, y + 6, 3, 3);rect(x + 24, y + 9, 3, 3);rect(x + 21, y + 9, 3, 3);rect(x + 21, y + 12, 3, 3);rect(x + 24, y + 12, 3, 3);rect(x + 6, y + 15, 3, 3);rect(x + 3, y + 15, 3, 3);rect(x + 3, y + 6, 3, 3);rect(x + 3, y + 9, 3, 3);rect(x + 3, y + 12, 3, 3);rect(x + 6, y + 12, 3, 3);rect(x + 9, y + 12, 3, 3);rect(x + 9, y + 15, 3, 3);rect(x + 12, y + 15, 3, 3);rect(x + 15, y + 15, 3, 3);rect(x + 18, y + 15, 3, 3);rect(x + 21, y + 15, 3, 3);rect(x + 24, y + 15, 3, 3);rect(x + 27, y + 15, 3, 3);rect(x + 30, y + 15, 3, 3);rect(x + 36, y + 15, 3, 3);rect(x + 42, y + 6, 3, 3);rect(x + 39, y + 12, 3, 3);rect(x + 36, y + 12, 3, 3);rect(x + 3, y + 18, 3, 3);rect(x + 3, y + 21, 3, 3);rect(x + 3, y + 24, 3, 3);rect(x + 3, y + 27, 3, 3);rect(x + 3, y + 30, 3, 3);rect(x + 9, y + 33, 3, 3);rect(x + 12, y + 33, 3, 3);rect(x + 15, y + 33, 3, 3);rect(x + 18, y + 33, 3, 3);rect(x + 18, y + 36, 3, 3);rect(x + 21, y + 36, 3, 3);rect(x + 21, y + 39, 3, 3);rect(x + 24, y + 39, 3, 3);rect(x + 24, y + 36, 3, 3);rect(x + 27, y + 36, 3, 3);rect(x + 27, y + 33, 3, 3);rect(x + 30, y + 33, 3, 3);rect(x + 33, y + 33, 3, 3);rect(x + 36, y + 33, 3, 3);rect(x + 36, y + 30, 3, 3);rect(x + 39, y + 30, 3, 3);rect(x + 42, y + 30, 3, 3);rect(x + 42, y + 27, 3, 3);rect(x + 42, y + 24, 3, 3);rect(x + 42, y + 21, 3, 3);rect(x + 42, y + 18, 3, 3);rect(x + 42, y + 9, 3, 3);rect(x + 42, y + 12, 3, 3);rect(x + 42, y + 15, 3, 3);rect(x + 39, y + 15, 3, 3);rect(x + 39, y + 18, 3, 3);rect(x + 39, y + 21, 3, 3);rect(x + 39, y + 27, 3, 3);rect(x + 39, y + 24, 3, 3);rect(x + 36, y + 24, 3, 3);rect(x + 36, y + 21, 3, 3);rect(x + 33, y + 21, 3, 3);rect(x + 33, y + 15, 3, 3);rect(x + 36, y + 18, 3, 3);rect(x + 33, y + 18, 3, 3);rect(x + 30, y + 18, 3, 3);rect(x + 21, y + 18, 3, 3);rect(x + 18, y + 18, 3, 3);rect(x + 15, y + 18, 3, 3);rect(x + 12, y + 18, 3, 3);rect(x + 9, y + 18, 3, 3);rect(x + 6, y + 18, 3, 3);rect(x + 6, y + 27, 3, 3);rect(x + 6, y + 30, 3, 3);rect(x + 9, y + 30, 3, 3);rect(x + 18, y + 30, 3, 3);rect(x + 21, y + 30, 3, 3);rect(x + 21, y + 33, 3, 3);rect(x + 24, y + 33, 3, 3);rect(x + 24, y + 30, 3, 3);rect(x + 36, y + 27, 3, 3);rect(x + 33, y + 30, 3, 3);rect(x + 27, y + 30, 3, 3);rect(x + 30, y + 30, 3, 3);rect(x + 30, y + 27, 3, 3);rect(x + 33, y + 27, 3, 3);rect(x + 33, y + 24, 3, 3);rect(x + 30, y + 21, 3, 3);rect(x + 27, y + 18, 3, 3);rect(x + 27, y + 21, 3, 3);rect(x + 24, y + 18, 3, 3);rect(x + 24, y + 21, 3, 3);rect(x + 21, y + 21, 3, 3);rect(x + 18, y + 21, 3, 3);rect(x + 15, y + 21, 3, 3);rect(x + 12, y + 21, 3, 3);rect(x + 9, y + 21, 3, 3);rect(x + 6, y + 21, 3, 3);rect(x + 6, y + 24, 3, 3);rect(x + 9, y + 27, 3, 3);rect(x + 12, y + 27, 3, 3);rect(x + 12, y + 30, 3, 3);rect(x + 15, y + 30, 3, 3);rect(x + 15, y + 27, 3, 3);rect(x + 18, y + 27, 3, 3);rect(x + 21, y + 27, 3, 3);rect(x + 24, y + 27, 3, 3);rect(x + 27, y + 27, 3, 3);rect(x + 30, y + 24, 3, 3);rect(x + 27, y + 24, 3, 3);rect(x + 24, y + 24, 3, 3);rect(x + 21, y + 24, 3, 3);rect(x + 18, y + 24, 3, 3);rect(x + 15, y + 24, 3, 3);rect(x + 12, y + 24, 3, 3);rect(x + 9, y + 24, 3, 3);
     break;
     case 2://wasp
       fill(0, 0, 0);rect(x + 12, y + 6, 3, 3);rect(x + 9, y + 6, 3, 3);rect(x + 6, y + 6, 3, 3);rect(x + 3, y + 9, 3, 3);rect(x + 3, y + 12, 3, 3);rect(x + 6, y + 15, 3, 3);rect(x + 9, y + 15, 3, 3);rect(x + 15, y + 15, 3, 3);rect(x + 15, y + 9, 3, 3);rect(x + 12, y + 9, 3, 3);rect(x + 12, y + 12, 3, 3);rect(x + 12, y + 15, 3, 3);rect(x + 12, y + 18, 3, 3);rect(x + 12, y + 21, 3, 3);rect(x + 15, y + 21, 3, 3);rect(x + 18, y + 21, 3, 3);rect(x + 21, y + 21, 3, 3);rect(x + 21, y + 24, 3, 3);rect(x + 21, y + 27, 3, 3);rect(x + 21, y + 30, 3, 3);rect(x + 21, y + 33, 3, 3);rect(x + 18, y + 33, 3, 3);rect(x + 18, y + 36, 3, 3);rect(x + 15, y + 36, 3, 3);rect(x + 12, y + 36, 3, 3);rect(x + 6, y + 36, 3, 3);rect(x + 6, y + 39, 3, 3);rect(x + 9, y + 39, 3, 3);rect(x + 9, y + 42, 3, 3);rect(x + 12, y + 42, 3, 3);rect(x + 15, y + 42, 3, 3);rect(x + 18, y + 42, 3, 3);rect(x + 21, y + 42, 3, 3);rect(x + 24, y + 42, 3, 3);rect(x + 27, y + 42, 3, 3);rect(x + 27, y + 39, 3, 3);rect(x + 30, y + 39, 3, 3);rect(x + 30, y + 36, 3, 3);rect(x + 33, y + 36, 3, 3);rect(x + 33, y + 33, 3, 3);rect(x + 33, y + 30, 3, 3);rect(x + 36, y + 30, 3, 3);rect(x + 36, y + 27, 3, 3);rect(x + 36, y + 24, 3, 3);rect(x + 33, y + 24, 3, 3);rect(x + 33, y + 18, 3, 3);rect(x + 30, y + 18, 3, 3);rect(x + 30, y + 15, 3, 3);rect(x + 27, y + 12, 3, 3);rect(x + 15, y + 12, 3, 3);rect(x + 18, y + 12, 3, 3);rect(x + 30, y + 12, 3, 3);rect(x + 30, y + 9, 3, 3);rect(x + 33, y + 9, 3, 3);rect(x + 36, y + 6, 3, 3);rect(x + 36, y + 3, 3, 3);rect(x + 39, y + 3, 3, 3);rect(x + 42, y + 3, 3, 3);rect(x + 42, y + 0, 3, 3);rect(x + 45, y + 3, 3, 3);rect(x + 45, y + 6, 3, 3);rect(x + 45, y + 9, 3, 3);rect(x + 45, y + 12, 3, 3);rect(x + 42, y + 12, 3, 3);rect(x + 42, y + 15, 3, 3);rect(x + 36, y + 18, 3, 3);rect(x + 36, y + 21, 3, 3);rect(x + 33, y + 21, 3, 3);rect(x + 33, y + 6, 3, 3);rect(x + 30, y + 6, 3, 3);rect(x + 30, y + 3, 3, 3);rect(x + 30, y + 0, 3, 3);rect(x + 27, y + 0, 3, 3);rect(x + 24, y + 0, 3, 3);rect(x + 21, y + 0, 3, 3);rect(x + 21, y + 3, 3, 3);rect(x + 21, y + 6, 3, 3);rect(x + 21, y + 9, 3, 3);rect(x + 21, y + 12, 3, 3);rect(x + 24, y + 9, 3, 3);rect(x + 24, y + 12, 3, 3);rect(x + 39, y + 15, 3, 3);rect(x + 39, y + 18, 3, 3);fill(255, 255, 0);rect(x + 12, y + 39, 3, 3);rect(x + 15, y + 39, 3, 3);rect(x + 24, y + 39, 3, 3);rect(x + 21, y + 36, 3, 3);rect(x + 24, y + 36, 3, 3);rect(x + 27, y + 30, 3, 3);rect(x + 27, y + 24, 3, 3);rect(x + 27, y + 21, 3, 3);rect(x + 24, y + 24, 3, 3);rect(x + 24, y + 30, 3, 3);rect(x + 30, y + 33, 3, 3);rect(x + 30, y + 30, 3, 3);rect(x + 30, y + 21, 3, 3);rect(x + 33, y + 27, 3, 3);rect(x + 21, y + 15, 3, 3);rect(x + 21, y + 18, 3, 3);rect(x + 18, y + 15, 3, 3);rect(x + 18, y + 18, 3, 3);rect(x + 15, y + 18, 3, 3);rect(x + 27, y + 18, 3, 3);fill(0, 0, 0);rect(x + 27, y + 15, 3, 3);rect(x + 24, y + 15, 3, 3);rect(x + 24, y + 18, 3, 3);rect(x + 24, y + 21, 3, 3);rect(x + 30, y + 24, 3, 3);rect(x + 30, y + 27, 3, 3);rect(x + 27, y + 27, 3, 3);rect(x + 24, y + 27, 3, 3);rect(x + 24, y + 33, 3, 3);rect(x + 27, y + 33, 3, 3);rect(x + 27, y + 36, 3, 3);rect(x + 21, y + 39, 3, 3);rect(x + 18, y + 39, 3, 3);fill(0, 255, 255);rect(x + 27, y + 9, 3, 3);rect(x + 27, y + 3, 3, 3);rect(x + 24, y + 3, 3, 3);rect(x + 33, y + 12, 3, 3);rect(x + 33, y + 15, 3, 3);rect(x + 36, y + 15, 3, 3);rect(x + 39, y + 6, 3, 3);rect(x + 42, y + 6, 3, 3);rect(x + 42, y + 9, 3, 3);fill(255, 0, 0);rect(x + 6, y + 9, 3, 3);fill(0, 0, 0);rect(x + 9, y + 9, 3, 3);rect(x + 9, y + 12, 3, 3);rect(x + 6, y + 12, 3, 3);fill(0, 100, 255);rect(x + 36, y + 12, 3, 3);rect(x + 27, y + 6, 3, 3);rect(x + 24, y + 6, 3, 3);rect(x + 36, y + 9, 3, 3);rect(x + 39, y + 12, 3, 3);fill(0, 255, 255);rect(x + 39, y + 9, 3, 3);
     break;
     case 3://spike
       fill(255, 255, 255);rect(x + 42, y + 3, 3, 3);rect(x + 39, y + 6, 3, 3);rect(x + 36, y + 9, 3, 3);rect(x + 33, y + 9, 3, 3);rect(x + 33, y + 12, 3, 3);rect(x + 36, y + 12, 3, 3);rect(x + 30, y + 12, 3, 3);rect(x + 30, y + 15, 3, 3);rect(x + 33, y + 15, 3, 3);rect(x + 6, y + 6, 3, 3);rect(x + 9, y + 9, 3, 3);rect(x + 9, y + 12, 3, 3);rect(x + 12, y + 9, 3, 3);rect(x + 12, y + 12, 3, 3);rect(x + 12, y + 15, 3, 3);rect(x + 15, y + 15, 3, 3);rect(x + 15, y + 12, 3, 3);rect(x + 21, y + 3, 3, 3);rect(x + 21, y + 6, 3, 3);rect(x + 21, y + 9, 3, 3);rect(x + 21, y + 12, 3, 3);rect(x + 24, y + 9, 3, 3);rect(x + 24, y + 12, 3, 3);rect(x + 3, y + 24, 3, 3);rect(x + 6, y + 24, 3, 3);rect(x + 9, y + 21, 3, 3);rect(x + 9, y + 24, 3, 3);rect(x + 12, y + 24, 3, 3);rect(x + 12, y + 21, 3, 3);rect(x + 3, y + 42, 3, 3);rect(x + 6, y + 39, 3, 3);rect(x + 9, y + 33, 3, 3);rect(x + 9, y + 36, 3, 3);rect(x + 12, y + 36, 3, 3);rect(x + 12, y + 33, 3, 3);rect(x + 12, y + 30, 3, 3);rect(x + 15, y + 30, 3, 3);rect(x + 15, y + 33, 3, 3);rect(x + 24, y + 42, 3, 3);rect(x + 24, y + 39, 3, 3);rect(x + 21, y + 33, 3, 3);rect(x + 21, y + 36, 3, 3);rect(x + 24, y + 36, 3, 3);rect(x + 24, y + 33, 3, 3);rect(x + 42, y + 42, 3, 3);rect(x + 39, y + 39, 3, 3);rect(x + 36, y + 36, 3, 3);rect(x + 33, y + 36, 3, 3);rect(x + 33, y + 33, 3, 3);rect(x + 36, y + 33, 3, 3);rect(x + 30, y + 33, 3, 3);rect(x + 30, y + 30, 3, 3);rect(x + 33, y + 30, 3, 3);rect(x + 42, y + 21, 3, 3);rect(x + 39, y + 21, 3, 3);rect(x + 36, y + 21, 3, 3);rect(x + 33, y + 21, 3, 3);rect(x + 33, y + 24, 3, 3);rect(x + 36, y + 24, 3, 3);rect(x + 27, y + 21, 3, 3);rect(x + 27, y + 24, 3, 3);rect(x + 24, y + 24, 3, 3);rect(x + 24, y + 27, 3, 3);rect(x + 21, y + 27, 3, 3);rect(x + 21, y + 24, 3, 3);rect(x + 18, y + 24, 3, 3);rect(x + 18, y + 21, 3, 3);rect(x + 21, y + 21, 3, 3);rect(x + 21, y + 18, 3, 3);rect(x + 24, y + 18, 3, 3);rect(x + 24, y + 21, 3, 3);fill(50, 50, 50);rect(x + 27, y + 27, 3, 3);rect(x + 27, y + 30, 3, 3);rect(x + 27, y + 33, 3, 3);rect(x + 30, y + 36, 3, 3);rect(x + 27, y + 36, 3, 3);rect(x + 27, y + 39, 3, 3);rect(x + 27, y + 42, 3, 3);rect(x + 21, y + 39, 3, 3);rect(x + 21, y + 42, 3, 3);rect(x + 24, y + 45, 3, 3);rect(x + 33, y + 39, 3, 3);rect(x + 36, y + 39, 3, 3);rect(x + 36, y + 42, 3, 3);rect(x + 39, y + 42, 3, 3);rect(x + 39, y + 45, 3, 3);rect(x + 42, y + 45, 3, 3);rect(x + 45, y + 45, 3, 3);rect(x + 45, y + 42, 3, 3);rect(x + 45, y + 39, 3, 3);rect(x + 42, y + 39, 3, 3);rect(x + 42, y + 36, 3, 3);rect(x + 39, y + 36, 3, 3);rect(x + 39, y + 33, 3, 3);rect(x + 36, y + 30, 3, 3);rect(x + 36, y + 27, 3, 3);rect(x + 33, y + 27, 3, 3);rect(x + 30, y + 27, 3, 3);rect(x + 24, y + 30, 3, 3);rect(x + 21, y + 30, 3, 3);rect(x + 18, y + 30, 3, 3);rect(x + 18, y + 33, 3, 3);rect(x + 18, y + 36, 3, 3);rect(x + 15, y + 36, 3, 3);rect(x + 12, y + 39, 3, 3);rect(x + 9, y + 39, 3, 3);rect(x + 9, y + 42, 3, 3);rect(x + 6, y + 42, 3, 3);rect(x + 6, y + 45, 3, 3);rect(x + 3, y + 45, 3, 3);rect(x + 0, y + 45, 3, 3);rect(x + 0, y + 42, 3, 3);rect(x + 0, y + 39, 3, 3);rect(x + 3, y + 39, 3, 3);rect(x + 3, y + 36, 3, 3);rect(x + 6, y + 36, 3, 3);rect(x + 6, y + 33, 3, 3);rect(x + 18, y + 27, 3, 3);rect(x + 15, y + 27, 3, 3);rect(x + 12, y + 27, 3, 3);rect(x + 6, y + 27, 3, 3);rect(x + 3, y + 27, 3, 3);rect(x + 9, y + 30, 3, 3);rect(x + 9, y + 27, 3, 3);rect(x + 0, y + 24, 3, 3);rect(x + 3, y + 21, 3, 3);rect(x + 6, y + 21, 3, 3);rect(x + 9, y + 15, 3, 3);rect(x + 9, y + 18, 3, 3);rect(x + 12, y + 18, 3, 3);rect(x + 15, y + 18, 3, 3);rect(x + 18, y + 18, 3, 3);rect(x + 15, y + 21, 3, 3);rect(x + 15, y + 24, 3, 3);rect(x + 21, y + 15, 3, 3);rect(x + 24, y + 15, 3, 3);rect(x + 27, y + 15, 3, 3);rect(x + 27, y + 18, 3, 3);rect(x + 30, y + 18, 3, 3);rect(x + 30, y + 21, 3, 3);rect(x + 30, y + 24, 3, 3);rect(x + 33, y + 18, 3, 3);rect(x + 36, y + 18, 3, 3);rect(x + 39, y + 18, 3, 3);rect(x + 42, y + 18, 3, 3);rect(x + 45, y + 21, 3, 3);rect(x + 42, y + 24, 3, 3);rect(x + 39, y + 24, 3, 3);rect(x + 36, y + 15, 3, 3);rect(x + 39, y + 12, 3, 3);rect(x + 39, y + 9, 3, 3);rect(x + 42, y + 9, 3, 3);rect(x + 42, y + 6, 3, 3);rect(x + 45, y + 6, 3, 3);rect(x + 45, y + 3, 3, 3);rect(x + 45, y + 0, 3, 3);rect(x + 42, y + 0, 3, 3);rect(x + 39, y + 0, 3, 3);rect(x + 39, y + 3, 3, 3);rect(x + 36, y + 3, 3, 3);rect(x + 36, y + 6, 3, 3);rect(x + 33, y + 6, 3, 3);rect(x + 30, y + 9, 3, 3);rect(x + 27, y + 9, 3, 3);rect(x + 27, y + 12, 3, 3);rect(x + 24, y + 6, 3, 3);rect(x + 24, y + 3, 3, 3);rect(x + 21, y + 0, 3, 3);rect(x + 18, y + 3, 3, 3);rect(x + 18, y + 6, 3, 3);rect(x + 18, y + 9, 3, 3);rect(x + 18, y + 12, 3, 3);rect(x + 18, y + 15, 3, 3);rect(x + 15, y + 9, 3, 3);rect(x + 12, y + 6, 3, 3);rect(x + 9, y + 6, 3, 3);rect(x + 9, y + 3, 3, 3);rect(x + 6, y + 3, 3, 3);rect(x + 6, y + 0, 3, 3);rect(x + 0, y + 0, 3, 3);rect(x + 3, y + 0, 3, 3);rect(x + 0, y + 3, 3, 3);rect(x + 0, y + 6, 3, 3);rect(x + 3, y + 6, 3, 3);rect(x + 3, y + 9, 3, 3);rect(x + 6, y + 9, 3, 3);rect(x + 6, y + 12, 3, 3);fill(255, 255, 255);rect(x + 3, y + 3, 3, 3);
     break;
     case 4://invincibility vial
       fill(110, 255, 255);rect(x + 18, y + 9, 3, 3);rect(x + 27, y + 9, 3, 3);rect(x + 18, y + 12, 3, 3);rect(x + 15, y + 15, 3, 3);rect(x + 12, y + 15, 3, 3);rect(x + 9, y + 15, 3, 3);rect(x + 6, y + 15, 3, 3);rect(x + 3, y + 15, 3, 3);rect(x + 6, y + 18, 3, 3);rect(x + 9, y + 21, 3, 3);rect(x + 12, y + 24, 3, 3);rect(x + 15, y + 27, 3, 3);rect(x + 12, y + 30, 3, 3);rect(x + 9, y + 36, 3, 3);rect(x + 9, y + 42, 3, 3);rect(x + 9, y + 39, 3, 3);rect(x + 12, y + 39, 3, 3);rect(x + 15, y + 39, 3, 3);rect(x + 18, y + 36, 3, 3);rect(x + 18, y + 33, 3, 3);rect(x + 21, y + 30, 3, 3);rect(x + 24, y + 30, 3, 3);rect(x + 27, y + 33, 3, 3);rect(x + 27, y + 36, 3, 3);rect(x + 30, y + 39, 3, 3);rect(x + 33, y + 39, 3, 3);rect(x + 36, y + 42, 3, 3);rect(x + 36, y + 39, 3, 3);rect(x + 36, y + 36, 3, 3);rect(x + 33, y + 33, 3, 3);rect(x + 33, y + 30, 3, 3);rect(x + 27, y + 12, 3, 3);rect(x + 30, y + 15, 3, 3);rect(x + 33, y + 15, 3, 3);rect(x + 36, y + 15, 3, 3);rect(x + 42, y + 15, 3, 3);rect(x + 39, y + 15, 3, 3);rect(x + 39, y + 18, 3, 3);rect(x + 33, y + 24, 3, 3);rect(x + 30, y + 27, 3, 3);fill(0, 0, 255);rect(x + 12, y + 36, 3, 3);rect(x + 15, y + 36, 3, 3);rect(x + 15, y + 33, 3, 3);rect(x + 15, y + 30, 3, 3);rect(x + 18, y + 30, 3, 3);rect(x + 18, y + 27, 3, 3);rect(x + 21, y + 27, 3, 3);rect(x + 24, y + 27, 3, 3);rect(x + 27, y + 27, 3, 3);rect(x + 27, y + 30, 3, 3);rect(x + 30, y + 30, 3, 3);rect(x + 30, y + 33, 3, 3);rect(x + 30, y + 36, 3, 3);rect(x + 33, y + 36, 3, 3);rect(x + 27, y + 24, 3, 3);rect(x + 30, y + 24, 3, 3);rect(x + 30, y + 21, 3, 3);rect(x + 33, y + 18, 3, 3);rect(x + 36, y + 18, 3, 3);rect(x + 33, y + 21, 3, 3);rect(x + 21, y + 15, 3, 3);rect(x + 18, y + 15, 3, 3);rect(x + 18, y + 18, 3, 3);rect(x + 15, y + 18, 3, 3);rect(x + 9, y + 18, 3, 3);rect(x + 12, y + 18, 3, 3);rect(x + 12, y + 21, 3, 3);rect(x + 15, y + 21, 3, 3);rect(x + 15, y + 24, 3, 3);rect(x + 18, y + 24, 3, 3);rect(x + 21, y + 24, 3, 3);rect(x + 24, y + 24, 3, 3);rect(x + 24, y + 21, 3, 3);rect(x + 24, y + 18, 3, 3);rect(x + 21, y + 18, 3, 3);rect(x + 21, y + 21, 3, 3);rect(x + 18, y + 21, 3, 3);rect(x + 21, y + 9, 3, 3);rect(x + 21, y + 12, 3, 3);rect(x + 24, y + 12, 3, 3);fill(110, 255, 255);rect(x + 36, y + 21, 3, 3);rect(x + 12, y + 33, 3, 3);fill(123, 87, 35);rect(x + 24, y + 3, 3, 3);rect(x + 15, y + 3, 3, 3);rect(x + 21, y + 3, 3, 3);rect(x + 18, y + 3, 3, 3);rect(x + 18, y + 0, 3, 3);rect(x + 21, y + 0, 3, 3);rect(x + 24, y + 0, 3, 3);rect(x + 27, y + 0, 3, 3);rect(x + 27, y + 3, 3, 3);rect(x + 30, y + 3, 3, 3);fill(0, 0, 255);rect(x + 30, y + 18, 3, 3);rect(x + 24, y + 9, 3, 3);fill(123, 87, 35);rect(x + 21, y + 6, 3, 3);rect(x + 24, y + 6, 3, 3);fill(0, 0, 255);rect(x + 24, y + 15, 3, 3);rect(x + 27, y + 15, 3, 3);rect(x + 27, y + 18, 3, 3);rect(x + 27, y + 21, 3, 3);
     break;
     case 5://lava stopper vial
       fill(110, 255, 255);rect(x + 18, y + 18, 3, 3);rect(x + 27, y + 18, 3, 3);fill(255, 0, 0);rect(x + 27, y + 30, 3, 3);rect(x + 24, y + 30, 3, 3);rect(x + 21, y + 30, 3, 3);rect(x + 27, y + 27, 3, 3);rect(x + 24, y + 27, 3, 3);rect(x + 18, y + 24, 3, 3);rect(x + 24, y + 24, 3, 3);rect(x + 21, y + 24, 3, 3);rect(x + 21, y + 27, 3, 3);rect(x + 18, y + 27, 3, 3);rect(x + 15, y + 27, 3, 3);rect(x + 15, y + 30, 3, 3);rect(x + 12, y + 30, 3, 3);rect(x + 12, y + 33, 3, 3);rect(x + 15, y + 33, 3, 3);rect(x + 27, y + 36, 3, 3);rect(x + 30, y + 33, 3, 3);rect(x + 27, y + 33, 3, 3);rect(x + 24, y + 33, 3, 3);rect(x + 24, y + 36, 3, 3);rect(x + 18, y + 36, 3, 3);rect(x + 21, y + 33, 3, 3);rect(x + 21, y + 36, 3, 3);rect(x + 18, y + 33, 3, 3);rect(x + 18, y + 30, 3, 3);fill(110, 255, 255);rect(x + 18, y + 3, 3, 3);rect(x + 21, y + 3, 3, 3);rect(x + 24, y + 6, 3, 3);rect(x + 24, y + 3, 3, 3);rect(x + 27, y + 3, 3, 3);rect(x + 15, y + 3, 3, 3);rect(x + 30, y + 3, 3, 3);rect(x + 18, y + 6, 3, 3);rect(x + 18, y + 9, 3, 3);rect(x + 18, y + 12, 3, 3);rect(x + 18, y + 15, 3, 3);rect(x + 27, y + 6, 3, 3);rect(x + 27, y + 9, 3, 3);rect(x + 27, y + 12, 3, 3);rect(x + 27, y + 15, 3, 3);rect(x + 15, y + 18, 3, 3);rect(x + 12, y + 18, 3, 3);rect(x + 12, y + 21, 3, 3);rect(x + 9, y + 21, 3, 3);rect(x + 9, y + 24, 3, 3);rect(x + 6, y + 24, 3, 3);rect(x + 6, y + 27, 3, 3);rect(x + 9, y + 39, 3, 3);rect(x + 12, y + 39, 3, 3);rect(x + 12, y + 42, 3, 3);rect(x + 15, y + 42, 3, 3);rect(x + 18, y + 42, 3, 3);rect(x + 21, y + 42, 3, 3);rect(x + 24, y + 42, 3, 3);rect(x + 27, y + 42, 3, 3);rect(x + 30, y + 42, 3, 3);rect(x + 39, y + 36, 3, 3);rect(x + 39, y + 33, 3, 3);rect(x + 39, y + 30, 3, 3);rect(x + 39, y + 27, 3, 3);rect(x + 39, y + 24, 3, 3);rect(x + 36, y + 24, 3, 3);rect(x + 36, y + 21, 3, 3);rect(x + 33, y + 21, 3, 3);rect(x + 33, y + 18, 3, 3);rect(x + 30, y + 18, 3, 3);rect(x + 21, y + 6, 3, 3);fill(255, 0, 0);rect(x + 21, y + 12, 3, 3);rect(x + 21, y + 15, 3, 3);rect(x + 21, y + 18, 3, 3);rect(x + 21, y + 21, 3, 3);rect(x + 24, y + 21, 3, 3);rect(x + 24, y + 18, 3, 3);rect(x + 24, y + 15, 3, 3);rect(x + 24, y + 12, 3, 3);rect(x + 21, y + 9, 3, 3);rect(x + 24, y + 9, 3, 3);rect(x + 18, y + 21, 3, 3);rect(x + 15, y + 21, 3, 3);rect(x + 15, y + 24, 3, 3);rect(x + 12, y + 24, 3, 3);rect(x + 12, y + 27, 3, 3);rect(x + 9, y + 27, 3, 3);rect(x + 9, y + 30, 3, 3);rect(x + 9, y + 33, 3, 3);rect(x + 12, y + 36, 3, 3);rect(x + 15, y + 36, 3, 3);rect(x + 15, y + 39, 3, 3);rect(x + 18, y + 39, 3, 3);rect(x + 21, y + 39, 3, 3);rect(x + 24, y + 39, 3, 3);rect(x + 27, y + 39, 3, 3);rect(x + 30, y + 39, 3, 3);rect(x + 30, y + 36, 3, 3);rect(x + 33, y + 33, 3, 3);rect(x + 36, y + 33, 3, 3);rect(x + 36, y + 30, 3, 3);rect(x + 36, y + 27, 3, 3);rect(x + 33, y + 24, 3, 3);rect(x + 30, y + 21, 3, 3);rect(x + 27, y + 21, 3, 3);rect(x + 33, y + 36, 3, 3);fill(110, 255, 255);rect(x + 9, y + 36, 3, 3);rect(x + 6, y + 36, 3, 3);rect(x + 6, y + 33, 3, 3);rect(x + 6, y + 30, 3, 3);rect(x + 33, y + 39, 3, 3);rect(x + 33, y + 42, 3, 3);rect(x + 36, y + 36, 3, 3);rect(x + 36, y + 39, 3, 3);fill(255, 255, 255);rect(x + 27, y + 24, 3, 3);rect(x + 30, y + 24, 3, 3);rect(x + 33, y + 27, 3, 3);rect(x + 30, y + 27, 3, 3);rect(x + 33, y + 30, 3, 3);rect(x + 30, y + 30, 3, 3);
     break;
    }
  }
  void Move(){
    if(type == 1){//moving y
      if(y >= origpos + distance)
        movingout = false;
      else if(y <= origpos)
        movingout = true;
      if(movingout){
        y += 1;
        u += 1;
        d += 1;
      }else{
        y -= 1;
        u -= 1;
        d -= 1;
      }
    }else if(type == 0 || type == 2){//moving x
      if(x >= origpos + distance)
        movingout = false;
      else if(x <= origpos)
        movingout = true;
      if(movingout){
        x += 1;
        l += 1;
        r += 1;
      }else{
        x -= 1;
        l -= 1;
        r -= 1;
      }
    }
  }
}

// ── Lava.pde
float lavaspeed = .2;//starting speed - will change to 0 until player moves
float lavay = 750;
void MoveLava(){
  //lavay -= abs(lavaspeed + score * .01);
  lavay -= abs(lavaspeed + (lavay - 620)*.005);
}
void ShowLava(){
  for(int x = 0; x < 1000; x+=96){
    fill(189, 56, 18);rect(x + 0, lavay + 24, 3, 3);rect(x + 6, lavay + 24, 3, 3);rect(x + 9, lavay + 24, 3, 3);rect(x + 15, lavay + 24, 3, 3);rect(x + 18, lavay + 24, 3, 3);rect(x + 21, lavay + 24, 3, 3);rect(x + 21, lavay + 21, 3, 3);rect(x + 18, lavay + 21, 3, 3);rect(x + 24, lavay + 24, 3, 3);rect(x + 27, lavay + 24, 3, 3);rect(x + 27, lavay + 21, 3, 3);rect(x + 30, lavay + 24, 3, 3);rect(x + 33, lavay + 24, 3, 3);rect(x + 36, lavay + 21, 3, 3);rect(x + 36, lavay + 24, 3, 3);rect(x + 39, lavay + 24, 3, 3);rect(x + 42, lavay + 24, 3, 3);rect(x + 45, lavay + 24, 3, 3);rect(x + 48, lavay + 24, 3, 3);rect(x + 48, lavay + 21, 3, 3);rect(x + 54, lavay + 24, 3, 3);rect(x + 57, lavay + 24, 3, 3);rect(x + 60, lavay + 24, 3, 3);rect(x + 60, lavay + 21, 3, 3);rect(x + 63, lavay + 21, 3, 3);rect(x + 66, lavay + 21, 3, 3);rect(x + 66, lavay + 24, 3, 3);rect(x + 63, lavay + 24, 3, 3);rect(x + 63, lavay + 18, 3, 3);rect(x + 69, lavay + 21, 3, 3);rect(x + 69, lavay + 24, 3, 3);rect(x + 72, lavay + 24, 3, 3);rect(x + 72, lavay + 21, 3, 3);rect(x + 72, lavay + 18, 3, 3);rect(x + 69, lavay + 18, 3, 3);rect(x + 75, lavay + 21, 3, 3);rect(x + 78, lavay + 21, 3, 3);rect(x + 75, lavay + 24, 3, 3);rect(x + 78, lavay + 24, 3, 3);rect(x + 81, lavay + 24, 3, 3);rect(x + 84, lavay + 24, 3, 3);rect(x + 84, lavay + 21, 3, 3);rect(x + 87, lavay + 24, 3, 3);rect(x + 90, lavay + 24, 3, 3);fill(189, 71, 18);rect(x + 0, lavay + 18, 3, 3);rect(x + 0, lavay + 21, 3, 3);rect(x + 3, lavay + 21, 3, 3);rect(x + 3, lavay + 18, 3, 3);rect(x + 3, lavay + 15, 3, 3);rect(x + 3, lavay + 24, 3, 3);rect(x + 6, lavay + 21, 3, 3);rect(x + 6, lavay + 18, 3, 3);rect(x + 9, lavay + 21, 3, 3);rect(x + 15, lavay + 21, 3, 3);rect(x + 12, lavay + 24, 3, 3);rect(x + 12, lavay + 21, 3, 3);rect(x + 12, lavay + 18, 3, 3);rect(x + 15, lavay + 18, 3, 3);rect(x + 15, lavay + 15, 3, 3);rect(x + 18, lavay + 15, 3, 3);rect(x + 21, lavay + 12, 3, 3);rect(x + 21, lavay + 15, 3, 3);rect(x + 21, lavay + 18, 3, 3);rect(x + 18, lavay + 18, 3, 3);rect(x + 24, lavay + 15, 3, 3);rect(x + 27, lavay + 15, 3, 3);rect(x + 27, lavay + 18, 3, 3);rect(x + 24, lavay + 18, 3, 3);rect(x + 24, lavay + 21, 3, 3);rect(x + 30, lavay + 18, 3, 3);rect(x + 30, lavay + 21, 3, 3);rect(x + 33, lavay + 21, 3, 3);rect(x + 33, lavay + 18, 3, 3);rect(x + 33, lavay + 15, 3, 3);rect(x + 36, lavay + 18, 3, 3);rect(x + 39, lavay + 18, 3, 3);rect(x + 42, lavay + 18, 3, 3);rect(x + 45, lavay + 18, 3, 3);rect(x + 45, lavay + 21, 3, 3);rect(x + 42, lavay + 21, 3, 3);rect(x + 39, lavay + 21, 3, 3);rect(x + 45, lavay + 15, 3, 3);rect(x + 48, lavay + 18, 3, 3);rect(x + 51, lavay + 18, 3, 3);rect(x + 51, lavay + 21, 3, 3);rect(x + 51, lavay + 24, 3, 3);rect(x + 54, lavay + 21, 3, 3);rect(x + 57, lavay + 21, 3, 3);rect(x + 57, lavay + 18, 3, 3);rect(x + 60, lavay + 18, 3, 3);rect(x + 60, lavay + 15, 3, 3);rect(x + 63, lavay + 15, 3, 3);rect(x + 66, lavay + 18, 3, 3);rect(x + 66, lavay + 15, 3, 3);rect(x + 66, lavay + 12, 3, 3);rect(x + 69, lavay + 9, 3, 3);rect(x + 69, lavay + 12, 3, 3);rect(x + 69, lavay + 15, 3, 3);rect(x + 72, lavay + 15, 3, 3);rect(x + 75, lavay + 12, 3, 3);rect(x + 75, lavay + 15, 3, 3);rect(x + 78, lavay + 15, 3, 3);rect(x + 78, lavay + 18, 3, 3);rect(x + 75, lavay + 18, 3, 3);rect(x + 81, lavay + 18, 3, 3);rect(x + 81, lavay + 21, 3, 3);rect(x + 84, lavay + 18, 3, 3);rect(x + 84, lavay + 15, 3, 3);rect(x + 87, lavay + 18, 3, 3);rect(x + 87, lavay + 21, 3, 3);rect(x + 90, lavay + 21, 3, 3);rect(x + 90, lavay + 18, 3, 3);rect(x + 90, lavay + 15, 3, 3);rect(x + 93, lavay + 21, 3, 3);rect(x + 93, lavay + 24, 3, 3);fill(189, 94, 18);rect(x + 0, lavay + 15, 3, 3);rect(x + 3, lavay + 12, 3, 3);rect(x + 6, lavay + 12, 3, 3);rect(x + 6, lavay + 15, 3, 3);rect(x + 9, lavay + 18, 3, 3);rect(x + 9, lavay + 15, 3, 3);rect(x + 12, lavay + 15, 3, 3);rect(x + 12, lavay + 12, 3, 3);rect(x + 12, lavay + 9, 3, 3);rect(x + 15, lavay + 12, 3, 3);rect(x + 18, lavay + 12, 3, 3);rect(x + 18, lavay + 9, 3, 3);rect(x + 18, lavay + 6, 3, 3);rect(x + 21, lavay + 9, 3, 3);rect(x + 24, lavay + 9, 3, 3);rect(x + 24, lavay + 6, 3, 3);rect(x + 27, lavay + 9, 3, 3);rect(x + 27, lavay + 12, 3, 3);rect(x + 24, lavay + 12, 3, 3);rect(x + 30, lavay + 12, 3, 3);rect(x + 30, lavay + 15, 3, 3);rect(x + 33, lavay + 12, 3, 3);rect(x + 33, lavay + 9, 3, 3);rect(x + 36, lavay + 12, 3, 3);rect(x + 36, lavay + 15, 3, 3);rect(x + 39, lavay + 15, 3, 3);rect(x + 42, lavay + 15, 3, 3);rect(x + 42, lavay + 12, 3, 3);rect(x + 45, lavay + 12, 3, 3);rect(x + 48, lavay + 15, 3, 3);rect(x + 51, lavay + 15, 3, 3);rect(x + 57, lavay + 15, 3, 3);rect(x + 57, lavay + 12, 3, 3);rect(x + 51, lavay + 12, 3, 3);rect(x + 54, lavay + 18, 3, 3);rect(x + 54, lavay + 15, 3, 3);rect(x + 54, lavay + 12, 3, 3);rect(x + 54, lavay + 9, 3, 3);rect(x + 60, lavay + 12, 3, 3);rect(x + 63, lavay + 12, 3, 3);rect(x + 63, lavay + 9, 3, 3);rect(x + 60, lavay + 9, 3, 3);rect(x + 63, lavay + 6, 3, 3);rect(x + 66, lavay + 9, 3, 3);rect(x + 69, lavay + 6, 3, 3);rect(x + 72, lavay + 6, 3, 3);rect(x + 72, lavay + 9, 3, 3);rect(x + 72, lavay + 12, 3, 3);rect(x + 75, lavay + 9, 3, 3);rect(x + 81, lavay + 9, 3, 3);rect(x + 78, lavay + 6, 3, 3);rect(x + 78, lavay + 9, 3, 3);rect(x + 78, lavay + 12, 3, 3);rect(x + 81, lavay + 12, 3, 3);rect(x + 81, lavay + 15, 3, 3);rect(x + 84, lavay + 12, 3, 3);rect(x + 87, lavay + 9, 3, 3);rect(x + 87, lavay + 12, 3, 3);rect(x + 87, lavay + 15, 3, 3);rect(x + 90, lavay + 12, 3, 3);rect(x + 93, lavay + 12, 3, 3);rect(x + 93, lavay + 15, 3, 3);rect(x + 93, lavay + 18, 3, 3);fill(216, 183, 57);rect(x + 0, lavay + 12, 3, 3);rect(x + 0, lavay + 6, 3, 3);rect(x + 3, lavay + 9, 3, 3);rect(x + 6, lavay + 9, 3, 3);rect(x + 9, lavay + 9, 3, 3);rect(x + 9, lavay + 12, 3, 3);rect(x + 12, lavay + 6, 3, 3);rect(x + 15, lavay + 6, 3, 3);rect(x + 15, lavay + 9, 3, 3);rect(x + 9, lavay + 3, 3, 3);rect(x + 15, lavay + 3, 3, 3);rect(x + 15, lavay + 0, 3, 3);rect(x + 18, lavay + 0, 3, 3);rect(x + 21, lavay + 3, 3, 3);rect(x + 21, lavay + 6, 3, 3);rect(x + 24, lavay + 0, 3, 3);rect(x + 27, lavay + 3, 3, 3);rect(x + 30, lavay + 3, 3, 3);rect(x + 30, lavay + 6, 3, 3);rect(x + 30, lavay + 9, 3, 3);rect(x + 36, lavay + 6, 3, 3);rect(x + 36, lavay + 9, 3, 3);rect(x + 39, lavay + 9, 3, 3);rect(x + 39, lavay + 12, 3, 3);rect(x + 42, lavay + 6, 3, 3);rect(x + 45, lavay + 9, 3, 3);rect(x + 51, lavay + 9, 3, 3);rect(x + 48, lavay + 6, 3, 3);rect(x + 48, lavay + 9, 3, 3);rect(x + 48, lavay + 12, 3, 3);rect(x + 51, lavay + 3, 3, 3);rect(x + 54, lavay + 3, 3, 3);rect(x + 54, lavay + 6, 3, 3);rect(x + 60, lavay + 6, 3, 3);rect(x + 57, lavay + 6, 3, 3);rect(x + 57, lavay + 9, 3, 3);rect(x + 60, lavay + 3, 3, 3);rect(x + 60, lavay + 0, 3, 3);rect(x + 66, lavay + 0, 3, 3);rect(x + 66, lavay + 3, 3, 3);rect(x + 66, lavay + 6, 3, 3);rect(x + 69, lavay + 3, 3, 3);rect(x + 72, lavay + 0, 3, 3);rect(x + 75, lavay + 0, 3, 3);rect(x + 75, lavay + 3, 3, 3);rect(x + 75, lavay + 6, 3, 3);rect(x + 78, lavay + 3, 3, 3);rect(x + 81, lavay + 0, 3, 3);rect(x + 84, lavay + 0, 3, 3);rect(x + 84, lavay + 3, 3, 3);rect(x + 84, lavay + 6, 3, 3);rect(x + 81, lavay + 6, 3, 3);rect(x + 87, lavay + 6, 3, 3);rect(x + 93, lavay + 6, 3, 3);rect(x + 90, lavay + 3, 3, 3);rect(x + 90, lavay + 6, 3, 3);rect(x + 90, lavay + 9, 3, 3);fill(219, 188, 70);rect(x + 0, lavay + 9, 3, 3);rect(x + 3, lavay + 6, 3, 3);rect(x + 6, lavay + 6, 3, 3);rect(x + 9, lavay + 6, 3, 3);rect(x + 12, lavay + 3, 3, 3);rect(x + 18, lavay + 3, 3, 3);rect(x + 21, lavay + 0, 3, 3);rect(x + 24, lavay + 3, 3, 3);rect(x + 27, lavay + 0, 3, 3);rect(x + 27, lavay + 6, 3, 3);rect(x + 33, lavay + 6, 3, 3);rect(x + 33, lavay + 3, 3, 3);rect(x + 39, lavay + 6, 3, 3);rect(x + 42, lavay + 9, 3, 3);rect(x + 45, lavay + 6, 3, 3);rect(x + 51, lavay + 6, 3, 3);rect(x + 57, lavay + 3, 3, 3);rect(x + 63, lavay + 0, 3, 3);rect(x + 63, lavay + 3, 3, 3);rect(x + 69, lavay + 0, 3, 3);rect(x + 72, lavay + 3, 3, 3);rect(x + 78, lavay + 0, 3, 3);rect(x + 81, lavay + 3, 3, 3);rect(x + 84, lavay + 9, 3, 3);rect(x + 87, lavay + 3, 3, 3);rect(x + 87, lavay + 0, 3, 3);rect(x + 93, lavay + 9, 3, 3);
  }
  fill(189, 56, 18);
  rect(0,lavay + 27,1000,1000);
}

//lavay = 1000

// ── Obstacle.pde
class Obstacle{
  //bounds
  float l;
  float r;
  float u;
  float d;
  float x;
  float y;
  //                                                                       Platform sprite depends on the score, if score exceeds a certain amount and the "area" is cleared, platforms will change
  Obstacle(float xx, float yy){
    x = xx;
    y = yy;
    l = xx;
    r = x + 48;
    u = yy;
    d = yy + 48;
    Display();
  }
  void Display(){
    fill(38, 70, 8);rect(x + 45, y + 0, 3, 3);rect(x + 39, y + 3, 3, 3);rect(x + 36, y + 3, 3, 3);rect(x + 30, y + 0, 3, 3);rect(x + 27, y + 0, 3, 3);rect(x + 6, y + 0, 3, 3);rect(x + 9, y + 0, 3, 3);rect(x + 15, y + 0, 3, 3);rect(x + 0, y + 3, 3, 3);rect(x + 6, y + 9, 3, 3);rect(x + 9, y + 9, 3, 3);rect(x + 24, y + 9, 3, 3);rect(x + 33, y + 9, 3, 3);rect(x + 39, y + 15, 3, 3);rect(x + 21, y + 18, 3, 3);rect(x + 24, y + 21, 3, 3);rect(x + 12, y + 15, 3, 3);rect(x + 3, y + 21, 3, 3);rect(x + 27, y + 27, 3, 3);rect(x + 30, y + 24, 3, 3);rect(x + 39, y + 24, 3, 3);rect(x + 45, y + 24, 3, 3);rect(x + 45, y + 27, 3, 3);rect(x + 33, y + 39, 3, 3);rect(x + 6, y + 30, 3, 3);fill(31, 56, 6);rect(x + 42, y + 3, 3, 3);rect(x + 42, y + 0, 3, 3);rect(x + 39, y + 0, 3, 3);rect(x + 33, y + 0, 3, 3);rect(x + 33, y + 3, 3, 3);rect(x + 30, y + 3, 3, 3);rect(x + 27, y + 3, 3, 3);rect(x + 24, y + 3, 3, 3);rect(x + 24, y + 0, 3, 3);rect(x + 27, y + 6, 3, 3);rect(x + 24, y + 12, 3, 3);rect(x + 12, y + 3, 3, 3);rect(x + 15, y + 3, 3, 3);rect(x + 18, y + 3, 3, 3);rect(x + 0, y + 0, 3, 3);rect(x + 3, y + 0, 3, 3);rect(x + 3, y + 6, 3, 3);rect(x + 9, y + 12, 3, 3);rect(x + 9, y + 18, 3, 3);rect(x + 6, y + 18, 3, 3);rect(x + 3, y + 27, 3, 3);rect(x + 18, y + 18, 3, 3);rect(x + 21, y + 21, 3, 3);rect(x + 24, y + 18, 3, 3);rect(x + 24, y + 24, 3, 3);rect(x + 39, y + 27, 3, 3);rect(x + 42, y + 24, 3, 3);rect(x + 42, y + 21, 3, 3);rect(x + 39, y + 18, 3, 3);rect(x + 33, y + 27, 3, 3);rect(x + 39, y + 39, 3, 3);rect(x + 42, y + 42, 3, 3);rect(x + 21, y + 45, 3, 3);rect(x + 18, y + 33, 3, 3);rect(x + 15, y + 36, 3, 3);fill(29, 56, 5);rect(x + 45, y + 3, 3, 3);rect(x + 33, y + 12, 3, 3);rect(x + 36, y + 39, 3, 3);fill(36, 70, 6);rect(x + 36, y + 0, 3, 3);rect(x + 3, y + 45, 3, 3);fill(51, 97, 13);rect(x + 21, y + 0, 3, 3);fill(46, 84, 9);rect(x + 18, y + 0, 3, 3);rect(x + 12, y + 0, 3, 3);rect(x + 27, y + 9, 3, 3);rect(x + 21, y + 15, 3, 3);rect(x + 0, y + 21, 3, 3);rect(x + 0, y + 24, 3, 3);rect(x + 3, y + 30, 3, 3);rect(x + 45, y + 21, 3, 3);rect(x + 36, y + 33, 3, 3);rect(x + 12, y + 36, 3, 3);rect(x + 12, y + 39, 3, 3);rect(x + 15, y + 42, 3, 3);fill(37, 70, 9);rect(x + 21, y + 3, 3, 3);rect(x + 3, y + 3, 3, 3);rect(x + 12, y + 18, 3, 3);rect(x + 42, y + 18, 3, 3);rect(x + 24, y + 45, 3, 3);fill(30, 56, 7);rect(x + 9, y + 3, 3, 3);rect(x + 6, y + 3, 3, 3);rect(x + 30, y + 9, 3, 3);fill(53, 98, 11);rect(x + 6, y + 6, 3, 3);rect(x + 12, y + 12, 3, 3);rect(x + 21, y + 12, 3, 3);rect(x + 36, y + 12, 3, 3);rect(x + 36, y + 15, 3, 3);rect(x + 30, y + 27, 3, 3);rect(x + 36, y + 27, 3, 3);rect(x + 27, y + 24, 3, 3);rect(x + 27, y + 21, 3, 3);rect(x + 21, y + 30, 3, 3);rect(x + 24, y + 33, 3, 3);rect(x + 39, y + 36, 3, 3);rect(x + 30, y + 45, 3, 3);rect(x + 15, y + 45, 3, 3);rect(x + 9, y + 36, 3, 3);rect(x + 0, y + 30, 3, 3);fill(39, 70, 7);rect(x + 18, y + 15, 3, 3);rect(x + 9, y + 33, 3, 3);rect(x + 18, y + 36, 3, 3);fill(47, 84, 8);rect(x + 0, y + 45, 3, 3);rect(x + 15, y + 15, 3, 3);fill(55, 98, 5);rect(x + 9, y + 45, 3, 3);rect(x + 15, y + 18, 3, 3);fill(45, 84, 10);rect(x + 3, y + 18, 3, 3);rect(x + 15, y + 39, 3, 3);fill(54, 98, 10);rect(x + 0, y + 27, 3, 3);rect(x + 3, y + 33, 3, 3);rect(x + 0, y + 42, 3, 3);rect(x + 12, y + 42, 3, 3);rect(x + 33, y + 42, 3, 3);fill(66, 126, 16);rect(x + 6, y + 45, 3, 3);rect(x + 12, y + 45, 3, 3);fill(43, 84, 7);rect(x + 6, y + 33, 3, 3);rect(x + 21, y + 33, 3, 3);fill(44, 84, 11);rect(x + 24, y + 30, 3, 3);rect(x + 27, y + 30, 3, 3);rect(x + 36, y + 36, 3, 3);fill(67, 126, 15);rect(x + 45, y + 45, 3, 3);rect(x + 27, y + 45, 3, 3);fill(62, 112, 11);rect(x + 18, y + 45, 3, 3);fill(52, 98, 12);rect(x + 42, y + 39, 3, 3);rect(x + 36, y + 30, 3, 3);fill(37, 69, 9);rect(x + 30, y + 42, 3, 3);fill(32, 53, 8);rect(x + 45, y + 42, 3, 3);fill(156, 49, 19);rect(x + 18, y + 27, 3, 3);rect(x + 18, y + 24, 3, 3);rect(x + 15, y + 30, 3, 3);rect(x + 12, y + 30, 3, 3);rect(x + 9, y + 27, 3, 3);rect(x + 6, y + 24, 3, 3);rect(x + 9, y + 24, 3, 3);rect(x + 12, y + 24, 3, 3);rect(x + 15, y + 24, 3, 3);rect(x + 15, y + 27, 3, 3);rect(x + 12, y + 27, 3, 3);rect(x + 3, y + 12, 3, 3);rect(x + 0, y + 15, 3, 3);rect(x + 0, y + 12, 3, 3);rect(x + 0, y + 9, 3, 3);rect(x + 15, y + 9, 3, 3);rect(x + 18, y + 9, 3, 3);rect(x + 45, y + 9, 3, 3);rect(x + 42, y + 9, 3, 3);rect(x + 42, y + 12, 3, 3);rect(x + 45, y + 12, 3, 3);rect(x + 45, y + 15, 3, 3);rect(x + 42, y + 30, 3, 3);rect(x + 42, y + 33, 3, 3);rect(x + 45, y + 33, 3, 3);rect(x + 45, y + 36, 3, 3);rect(x + 0, y + 36, 3, 3);rect(x + 3, y + 39, 3, 3);rect(x + 6, y + 39, 3, 3);rect(x + 21, y + 39, 3, 3);rect(x + 24, y + 39, 3, 3);rect(x + 27, y + 39, 3, 3);rect(x + 30, y + 36, 3, 3);rect(x + 30, y + 33, 3, 3);rect(x + 33, y + 21, 3, 3);rect(x + 33, y + 18, 3, 3);rect(x + 30, y + 18, 3, 3);rect(x + 30, y + 15, 3, 3);rect(x + 27, y + 15, 3, 3);fill(184, 51, 23);rect(x + 12, y + 33, 3, 3);fill(184, 57, 23);rect(x + 0, y + 18, 3, 3);rect(x + 3, y + 15, 3, 3);rect(x + 15, y + 12, 3, 3);rect(x + 18, y + 12, 3, 3);rect(x + 27, y + 18, 3, 3);rect(x + 36, y + 24, 3, 3);rect(x + 39, y + 12, 3, 3);rect(x + 42, y + 15, 3, 3);rect(x + 45, y + 18, 3, 3);rect(x + 9, y + 30, 3, 3);rect(x + 15, y + 33, 3, 3);rect(x + 18, y + 30, 3, 3);rect(x + 45, y + 39, 3, 3);rect(x + 0, y + 39, 3, 3);rect(x + 6, y + 42, 3, 3);rect(x + 9, y + 42, 3, 3);rect(x + 21, y + 42, 3, 3);rect(x + 30, y + 39, 3, 3);fill(170, 53, 21);rect(x + 6, y + 27, 3, 3);rect(x + 21, y + 27, 3, 3);rect(x + 6, y + 15, 3, 3);rect(x + 12, y + 9, 3, 3);rect(x + 21, y + 9, 3, 3);rect(x + 24, y + 42, 3, 3);rect(x + 33, y + 36, 3, 3);rect(x + 42, y + 36, 3, 3);rect(x + 39, y + 33, 3, 3);fill(198, 61, 25);rect(x + 3, y + 42, 3, 3);rect(x + 18, y + 42, 3, 3);rect(x + 33, y + 24, 3, 3);rect(x + 30, y + 21, 3, 3);fill(212, 65, 27);rect(x + 27, y + 42, 3, 3);fill(142, 45, 17);rect(x + 9, y + 39, 3, 3);rect(x + 0, y + 33, 3, 3);rect(x + 18, y + 39, 3, 3);rect(x + 27, y + 36, 3, 3);rect(x + 33, y + 33, 3, 3);rect(x + 36, y + 21, 3, 3);rect(x + 24, y + 15, 3, 3);fill(114, 38, 13);rect(x + 3, y + 36, 3, 3);rect(x + 33, y + 15, 3, 3);rect(x + 36, y + 9, 3, 3);fill(100, 30, 13);rect(x + 6, y + 36, 3, 3);fill(100, 33, 11);rect(x + 21, y + 36, 3, 3);rect(x + 45, y + 30, 3, 3);rect(x + 6, y + 21, 3, 3);rect(x + 33, y + 6, 3, 3);fill(115, 35, 15);rect(x + 24, y + 36, 3, 3);fill(100, 32, 10);rect(x + 27, y + 33, 3, 3);rect(x + 12, y + 21, 3, 3);rect(x + 36, y + 18, 3, 3);rect(x + 36, y + 6, 3, 3);fill(114, 37, 13);rect(x + 30, y + 30, 3, 3);rect(x + 42, y + 27, 3, 3);rect(x + 39, y + 21, 3, 3);rect(x + 21, y + 24, 3, 3);rect(x + 15, y + 21, 3, 3);rect(x + 0, y + 6, 3, 3);rect(x + 24, y + 6, 3, 3);rect(x + 18, y + 6, 3, 3);rect(x + 12, y + 6, 3, 3);rect(x + 30, y + 12, 3, 3);fill(128, 41, 15);rect(x + 3, y + 24, 3, 3);rect(x + 6, y + 12, 3, 3);rect(x + 3, y + 9, 3, 3);rect(x + 9, y + 6, 3, 3);rect(x + 15, y + 6, 3, 3);rect(x + 30, y + 6, 3, 3);rect(x + 27, y + 12, 3, 3);rect(x + 39, y + 30, 3, 3);rect(x + 24, y + 27, 3, 3);fill(86, 27, 10);rect(x + 9, y + 21, 3, 3);fill(86, 26, 11);rect(x + 18, y + 21, 3, 3);fill(128, 43, 15);rect(x + 9, y + 15, 3, 3);fill(100, 31, 12);rect(x + 45, y + 6, 3, 3);rect(x + 21, y + 6, 3, 3);rect(x + 33, y + 30, 3, 3);fill(156, 53, 19);rect(x + 39, y + 9, 3, 3);fill(114, 35, 14);rect(x + 39, y + 6, 3, 3);fill(86, 29, 8);rect(x + 42, y + 6, 3, 3);fill(202, 68, 30);rect(x + 33, y + 45, 3, 3);fill(189, 64, 28);rect(x + 36, y + 45, 3, 3);fill(176, 59, 26);rect(x + 42, y + 45, 3, 3);fill(202, 69, 30);rect(x + 39, y + 45, 3, 3);fill(124, 43, 18);rect(x + 39, y + 42, 3, 3);fill(150, 50, 22);rect(x + 36, y + 42, 3, 3);
  }
}

// ── Player.pde
float yvel = 0;
float xvel = 5;//xvel
float termvel = 50;
float px = 484;
float py = 620;
float pheight = 56;
float pwidth = 32;
float distx = 999;
float distyup = 999;
float distydown = 999;
boolean singlejump = false;
boolean doublejump = false;
boolean facingright = true;
boolean movingright = false;
boolean movingleft = false;
boolean isonground = true;
int score = 0;
float maxy = 124;
float globaly = 124;
int state = 1;//1 idle1        2 idle2           3 jumping1           4 jumping2         5 running1        6 running2
void UpdatePlayer(){
  HorizMove();
  VertMove();
  DrawPlayer();
  
}
void VertMove(){
  getDistY();
  if(distydown == 0 && yvel == 0){//if on ground
      isonground = true;
      singlejump = false;
      doublejump = false;
    }else
      isonground = false;
  if(!isonground){
    if(distydown <= yvel + 1){//if would fall into ground
      for(Obstacle o : obstacles){
        o.y -= distydown;
        o.u -= distydown;
        o.d -= distydown;
      }
      for(Enemy e : enemies){
        e.y -= distydown;
        e.u -= distydown;
        e.d -= distydown;
        if(e.type == 1){
          e.origpos -= distydown;
        }
      }
      for(RoomFloors r : roomfloors){
        r.y -= distydown;
      }
      globaly -= distydown;
      lavay -= distydown;
      yvel = 0;
    }else if(distyup <= abs(yvel) && yvel < 0){//if would hit head
      for(Obstacle o : obstacles){
        o.y += distyup;
        o.u += distyup;
        o.d += distyup;
      }
      for(Enemy e : enemies){
        e.y += distyup;
        e.u += distyup;
        e.d += distyup;
        if(e.type == 1){
          e.origpos += distyup;
        }
      }
      for(RoomFloors r : roomfloors){
        r.y += distyup;
      }
      globaly += distyup;
      EnemyCollisions();
      lavay += distyup;
      yvel = 0;
    }else{
      for(Obstacle o : obstacles){
        o.y -= yvel;
        o.u -= yvel;
        o.d -= yvel;
      }
      for(Enemy e : enemies){
        e.y -= yvel;
        e.u -= yvel;
        e.d -= yvel;
        if(e.type == 1){
          e.origpos -= yvel;
        }
      }
      for(RoomFloors r : roomfloors){
        r.y -= yvel;
      }
      globaly -= yvel;
      EnemyCollisions();
      lavay -= yvel;
      if(yvel < termvel){//if not at termvel
        yvel += gravity;
      }
    }
  }
}
void HorizMove(){//true = left false = right
    float dist = xvel;
    for(Obstacle o : obstacles){
      if(py < o.d && py + pheight > o.u){//if obst is on same y
        if(movingleft){
          if(px - xvel < o.r && px - xvel >= o.l)//if inside on left
            dist = px - o.r;
        }else if(movingright){
          if(px + pwidth >= o.l && px + pwidth < o.r)//if inside on right
            dist = o.l - (px + pwidth);
        }
      }
    }
    if(movingleft){
      px -= dist;
    }else if(movingright){
      px += dist;
    }
}
void DrawPlayer(){
  
  float x = px;
  float y = py;
  if(facingright){
    fill(0, 0, 0);rect(x + 28, y + 16, 4, 4);rect(x + 16, y + 16, 4, 4);rect(x + 8, y + 52, 4, 4);rect(x + 8, y + 48, 4, 4);rect(x + 12, y + 48, 4, 4);rect(x + 12, y + 44, 4, 4);rect(x + 8, y + 44, 4, 4);rect(x + 24, y + 52, 4, 4);rect(x + 24, y + 48, 4, 4);rect(x + 28, y + 48, 4, 4);rect(x + 28, y + 44, 4, 4);rect(x + 24, y + 44, 4, 4);rect(x + 4, y + 40, 4, 4);rect(x + 4, y + 36, 4, 4);rect(x + 0, y + 32, 4, 4);fill(63, 131, 69);rect(x + 8, y + 40, 4, 4);rect(x + 12, y + 40, 4, 4);rect(x + 12, y + 36, 4, 4);rect(x + 8, y + 36, 4, 4);rect(x + 8, y + 32, 4, 4);fill(0, 62, 8);rect(x + 16, y + 32, 4, 4);rect(x + 16, y + 36, 4, 4);rect(x + 16, y + 40, 4, 4);rect(x + 28, y + 40, 4, 4);rect(x + 28, y + 36, 4, 4);rect(x + 28, y + 32, 4, 4);fill(8, 84, 19);rect(x + 16, y + 28, 4, 4);rect(x + 28, y + 28, 4, 4);fill(37, 109, 47);rect(x + 8, y + 28, 4, 4);rect(x + 12, y + 28, 4, 4);fill(238, 238, 238);rect(x + 24, y + 40, 4, 4);rect(x + 20, y + 40, 4, 4);rect(x + 20, y + 36, 4, 4);rect(x + 24, y + 36, 4, 4);rect(x + 24, y + 32, 4, 4);rect(x + 20, y + 32, 4, 4);fill(225, 202, 0);rect(x + 12, y + 32, 4, 4);fill(206, 206, 206);rect(x + 24, y + 28, 4, 4);rect(x + 20, y + 28, 4, 4);fill(24, 24, 24);rect(x + 4, y + 32, 4, 4);rect(x + 16, y + 44, 4, 4);fill(36, 36, 36);rect(x + 0, y + 36, 4, 4);rect(x + 0, y + 40, 4, 4);rect(x + 20, y + 44, 4, 4);fill(64, 64, 64);rect(x + 4, y + 28, 4, 4);fill(227, 192, 137);rect(x + 16, y + 24, 4, 4);rect(x + 20, y + 24, 4, 4);rect(x + 24, y + 24, 4, 4);rect(x + 28, y + 24, 4, 4);rect(x + 28, y + 20, 4, 4);rect(x + 16, y + 20, 4, 4);rect(x + 20, y + 16, 4, 4);rect(x + 24, y + 16, 4, 4);rect(x + 28, y + 12, 4, 4);rect(x + 24, y + 12, 4, 4);rect(x + 20, y + 12, 4, 4);rect(x + 16, y + 12, 4, 4);fill(249, 219, 171);rect(x + 8, y + 24, 4, 4);rect(x + 12, y + 24, 4, 4);rect(x + 12, y + 20, 4, 4);rect(x + 12, y + 16, 4, 4);fill(211, 175, 115);rect(x + 16, y + 8, 4, 4);rect(x + 20, y + 8, 4, 4);rect(x + 24, y + 8, 4, 4);fill(66, 45, 7);rect(x + 8, y + 20, 4, 4);rect(x + 8, y + 16, 4, 4);rect(x + 8, y + 12, 4, 4);rect(x + 8, y + 8, 4, 4);rect(x + 12, y + 12, 4, 4);rect(x + 12, y + 8, 4, 4);rect(x + 12, y + 4, 4, 4);rect(x + 8, y + 4, 4, 4);rect(x + 4, y + 8, 4, 4);rect(x + 4, y + 12, 4, 4);rect(x + 4, y + 16, 4, 4);fill(56, 36, 6);rect(x + 20, y + 20, 4, 4);rect(x + 24, y + 20, 4, 4);rect(x + 32, y + 12, 4, 4);rect(x + 32, y + 8, 4, 4);rect(x + 32, y + 4, 4, 4);rect(x + 28, y + 8, 4, 4);rect(x + 28, y + 4, 4, 4);rect(x + 24, y + 4, 4, 4);rect(x + 20, y + 4, 4, 4);rect(x + 16, y + 4, 4, 4);rect(x + 12, y + 0, 4, 4);rect(x + 16, y + 0, 4, 4);rect(x + 20, y + 0, 4, 4);rect(x + 24, y + 0, 4, 4);rect(x + 28, y + 0, 4, 4);
  }else{
    fill(0, 0, 0);rect(x + 4, y + 16, 4, 4);rect(x + 16, y + 16, 4, 4);rect(x + 8, y + 52, 4, 4);rect(x + 4, y + 48, 4, 4);rect(x + 4, y + 44, 4, 4);rect(x + 8, y + 44, 4, 4);rect(x + 8, y + 48, 4, 4);rect(x + 24, y + 52, 4, 4);rect(x + 20, y + 48, 4, 4);rect(x + 24, y + 48, 4, 4);rect(x + 24, y + 44, 4, 4);rect(x + 20, y + 44, 4, 4);rect(x + 28, y + 40, 4, 4);rect(x + 28, y + 36, 4, 4);rect(x + 32, y + 32, 4, 4);fill(63, 131, 69);rect(x + 24, y + 40, 4, 4);rect(x + 24, y + 32, 4, 4);rect(x + 24, y + 36, 4, 4);rect(x + 20, y + 36, 4, 4);rect(x + 20, y + 40, 4, 4);fill(238, 238, 238);rect(x + 12, y + 40, 4, 4);rect(x + 8, y + 40, 4, 4);rect(x + 8, y + 36, 4, 4);rect(x + 12, y + 36, 4, 4);rect(x + 12, y + 32, 4, 4);rect(x + 8, y + 32, 4, 4);fill(0, 62, 8);rect(x + 16, y + 40, 4, 4);rect(x + 16, y + 36, 4, 4);rect(x + 16, y + 32, 4, 4);rect(x + 4, y + 32, 4, 4);rect(x + 4, y + 36, 4, 4);rect(x + 4, y + 40, 4, 4);fill(24, 24, 24);rect(x + 16, y + 44, 4, 4);rect(x + 28, y + 32, 4, 4);fill(32, 32, 32);rect(x + 12, y + 44, 4, 4);rect(x + 32, y + 40, 4, 4);rect(x + 32, y + 36, 4, 4);fill(64, 64, 64);rect(x + 28, y + 28, 4, 4);fill(225, 202, 0);rect(x + 20, y + 32, 4, 4);fill(37, 109, 47);rect(x + 24, y + 28, 4, 4);rect(x + 20, y + 28, 4, 4);fill(8, 84, 19);rect(x + 16, y + 28, 4, 4);rect(x + 4, y + 28, 4, 4);fill(206, 206, 206);rect(x + 12, y + 28, 4, 4);rect(x + 8, y + 28, 4, 4);fill(227, 192, 137);rect(x + 4, y + 20, 4, 4);rect(x + 4, y + 24, 4, 4);rect(x + 8, y + 24, 4, 4);rect(x + 12, y + 24, 4, 4);rect(x + 16, y + 24, 4, 4);rect(x + 16, y + 20, 4, 4);rect(x + 12, y + 16, 4, 4);rect(x + 8, y + 16, 4, 4);rect(x + 4, y + 12, 4, 4);rect(x + 8, y + 12, 4, 4);rect(x + 12, y + 12, 4, 4);rect(x + 16, y + 12, 4, 4);fill(249, 219, 171);rect(x + 24, y + 24, 4, 4);rect(x + 20, y + 24, 4, 4);rect(x + 20, y + 20, 4, 4);rect(x + 20, y + 16, 4, 4);fill(211, 175, 115);rect(x + 8, y + 8, 4, 4);rect(x + 12, y + 8, 4, 4);rect(x + 16, y + 8, 4, 4);fill(66, 45, 7);rect(x + 24, y + 20, 4, 4);rect(x + 24, y + 16, 4, 4);rect(x + 24, y + 12, 4, 4);rect(x + 20, y + 4, 4, 4);rect(x + 20, y + 12, 4, 4);rect(x + 20, y + 8, 4, 4);rect(x + 24, y + 4, 4, 4);rect(x + 24, y + 8, 4, 4);rect(x + 28, y + 8, 4, 4);rect(x + 28, y + 12, 4, 4);rect(x + 28, y + 16, 4, 4);fill(54, 36, 6);rect(x + 12, y + 20, 4, 4);rect(x + 8, y + 20, 4, 4);rect(x + 0, y + 12, 4, 4);rect(x + 0, y + 8, 4, 4);rect(x + 0, y + 4, 4, 4);rect(x + 4, y + 8, 4, 4);rect(x + 4, y + 4, 4, 4);rect(x + 8, y + 4, 4, 4);rect(x + 4, y + 0, 4, 4);rect(x + 8, y + 0, 4, 4);rect(x + 12, y + 0, 4, 4);rect(x + 12, y + 4, 4, 4);rect(x + 16, y + 4, 4, 4);rect(x + 16, y + 0, 4, 4);rect(x + 20, y + 0, 4, 4);
  }
}
void getDistY(){//finds nearest obstacle in Y dir based on yvel above and below
  float belowmin = 999;
  float abovemin = 999;
  for(Obstacle o : obstacles){
    if(px + pwidth > o.l && px < o.r){//if obst is on same x as player
      if(py - o.d >= 0){//if obstacle is the closest upward obstacle
        if(py - o.d < abovemin)
          abovemin = py - o.d;
      }
      if(o.u - py - pheight >= 0){
        if(o.u - py - pheight < belowmin)
          belowmin = o.u - py - pheight;
      }
    }
  }
  for(RoomFloors r : roomfloors){
    if(r.y - py - pheight >= 0){
      if(r.y - py - pheight < belowmin)
        belowmin = r.y - py - pheight;
    }
  }
  distydown = belowmin;
  distyup = abovemin;
}
void checkForKill(){
  if(py + pheight >= lavay){
      paused = true;
      Pause(true, false);
      gameStarted = false;
      DrawPlayer();
  }
}

// ── Room.pde
int[] firstroom = {0, 400, 676, 0, 448, 676, 0, 496, 676, 0, 544, 676, 0, 592, 724, 0, 352, 725, 0, 304, 677, 0, 256, 629, 0, 207, 581, 0, 158, 534, 0, 110, 534, 0, 62, 534, 0, 14, 534, 0, -34, 534, 0, 640, 676, 0, 688, 628, 0, 736, 582, 0, 784, 535, 0, 832, 535, 0, 880, 535, 0, 928, 535, 0, 976, 535, 0, 558, 423, 0, 510, 423, 0, 462, 423, 0, 414, 423, 0, 366, 423, 0, 262, 279, 0, 214, 279, 0, 1, 162, 0, 49, 162, 0, 97, 162, 0, 495, 210, 0, 543, 210, 0, 591, 210, 0, 754, 121, 0, 802, 121, 0, 850, 121, 0, 898, 121, 0, 946, 121, 0, 994, 121, 1, 455, 316, 4, 1, 486, 4, 1, 115, 4, 2, 66, 4, 3, 17, 4, 952, 487, 4, 591, 162, 5, 525, 132, 6, 237, 212};//{0, 226, 0, 0, 274, 0, 0, 322, 0, 0, 370, 0, 0, 418, 0, 0, 47, 162, 0, 95, 162, 0, 143, 162, 0, 191, 162, 0, 302, 336, 0, 350, 336, 0, 398, 336, 0, 446, 336, 0, 625, 495, 0, 673, 495, 0, 721, 495, 0, 769, 495, 0, 354, 712, 0, 402, 712, 0, 450, 712, 0, 498, 712, 0, 546, 712, 0, 594, 712, 0, 562, 601, 0, 225, 261};
//int[] firstroom = {0, 743, 622, 0, 695, 622, 0, 647, 622, 4, 549, 594, 4, 503, 593, 0, 438, 536, 0, 390, 536, 0, 342, 536, 4, 274, 485, 0, 226, 485, 0, 178, 485, 0, 130, 485, 4, 75, 438, 0, 27, 438, 0, -21, 438, 0, 102, 253, 0, 150, 253, 0, 198, 253, 3, 173, 437, 1, 345, 437, 2, 146, 204, 0, 353, 158, 0, 401, 158, 0, 449, 158, 5, 400, 91, 0, 305, 207, 0, 257, 207, 0, 245, 253, 0, 353, 206, 0, 706, 185, 0, 706, 233, 0, 706, 281, 0, 706, 329, 0, 706, 377, 0, 706, 425, 0, 706, 473, 0, 754, 331, 0, 802, 331, 0, 850, 331, 0, 850, 379, 0, 850, 427, 0, 850, 475, 0, 850, 427, 0, 850, 379, 0, 850, 331, 0, 850, 283, 0, 850, 235, 0, 850, 187, 0, 946, 207, 0, 946, 331, 0, 946, 379, 0, 946, 427, 0, 946, 475, 1, 778, 210, 2, 750, 427, 5, 706, 124, 6, 849, 121};
int[][] rooms = {{0, 1, 606, 0, 49, 606, 0, 97, 606, 0, 49, 606, 0, 292, 606, 0, 340, 606, 0, 388, 606, 0, 608, 601, 0, 656, 601, 0, 704, 601, 0, 955, 595, 0, 907, 595, 0, 859, 595, 4, 40, 558, 4, 345, 557, 4, 659, 555, 4, 915, 547, 0, 157, 382, 0, 205, 382, 0, 253, 382, 0, 442, 374, 0, 490, 374, 0, 538, 374, 0, 745, 372, 0, 793, 372, 0, 841, 372, 4, 203, 334, 4, 493, 327, 4, 797, 324, 0, 107, 169, 0, 59, 169, 0, 11, 169, 0, -37, 169, 0, 307, 166, 0, 355, 166, 0, 403, 166, 0, 588, 166, 0, 636, 166, 0, 684, 166, 0, 878, 166, 0, 926, 166, 0, 974, 166, 4, 918, 118, 4, 632, 119, 4, 358, 120, 4, 43, 121, 1, 2, 328, 1, 954, 343}//spike platform level
,{0, 2, 694, 0, 50, 694, 0, 98, 694, 0, 146, 694, 0, 194, 694, 0, 146, 694, 0, 98, 694, 0, 98, 651, 0, 50, 651, 0, 2, 651, 0, 2, 603, 0, 50, 603, 0, 2, 603, 0, 2, 555, 0, 2, 603, 0, 246, 461, 0, 294, 461, 0, 294, 413, 0, 342, 413, 0, 390, 413, 0, 390, 461, 0, 438, 461, 0, 390, 461, 0, 342, 461, 0, 390, 461, 0, 438, 461, 0, 486, 461, 0, 438, 461, 0, 438, 413, 0, 438, 461, 0, 438, 509, 0, 390, 509, 0, 342, 509, 0, 294, 509, 0, 587, 248, 0, 635, 248, 0, 683, 248, 0, 731, 248, 0, 779, 248, 0, 827, 248, 0, 779, 248, 0, 779, 200, 0, 731, 200, 0, 683, 200, 0, 635, 200, 0, 635, 248, 0, 635, 296, 0, 683, 296, 0, 731, 296, 0, 779, 296, 4, 294, 365, 4, 439, 365, 4, 637, 152, 4, 779, 153, 4, 145, 651, 1, 365, 312, 1, 706, 99, 2, 145, 462, 0, 2, 129, 0, 51, 128, 6, 26, 67, 1, 165, 247}//brandon's stairs
,{0, 951, 651, 0, 951, 603, 0, 951, 651, 0, 903, 651, 0, 855, 651, 0, 478, 655, 0, 478, 607, 0, 430, 607, 0, 430, 655, 0, 1, 653, 0, 49, 653, 0, 97, 653, 0, 49, 653, 0, 49, 605, 0, 202, 552, 0, 202, 504, 0, 250, 504, 0, 298, 504, 0, 585, 552, 0, 633, 552, 0, 681, 552, 0, 729, 552, 0, 902, 433, 0, 854, 433, 0, 854, 385, 0, 806, 385, 0, 518, 312, 0, 518, 360, 0, 518, 408, 0, 518, 360, 0, 566, 360, 0, 46, 337, 0, 46, 385, 0, 94, 385, 0, 94, 433, 0, 299, 342, 0, 347, 342, 0, 347, 294, 0, 347, 246, 0, 663, 217, 0, 711, 217, 0, 711, 169, 0, 663, 169, 0, 202, 145, 0, 202, 193, 0, 202, 241, 0, 202, 289, 0, 901, 241, 0, 901, 193, 0, 949, 193, 0, 949, 145, 0, 469, 96, 0, 421, 96, 0, 469, 96, 0, 517, 96, 0, 469, 96, 0, 469, 48, 6, 274, 273, 3, 629, 503, 2, 102, 193, 5, 954, 246, 1, 806, 227, 4, 50, 558, 4, 518, 49}//cool mixed level
,{0, 107, 193, 0, 59, 193, 0, 59, 241, 0, 59, 289, 0, 59, 337, 0, 59, 385, 0, 107, 385, 0, 156, 240, 0, 156, 288, 0, 156, 336, 0, 250, 193, 0, 250, 241, 0, 250, 289, 0, 250, 337, 0, 250, 385, 0, 298, 385, 0, 346, 385, 0, 298, 385, 0, 250, 385, 0, 250, 337, 0, 250, 289, 0, 298, 289, 0, 250, 289, 0, 250, 241, 0, 250, 193, 0, 298, 193, 0, 346, 193, 0, 442, 193, 0, 442, 241, 0, 442, 289, 0, 442, 337, 0, 442, 385, 0, 442, 337, 0, 442, 289, 0, 442, 241, 0, 442, 193, 0, 490, 193, 0, 442, 193, 0, 442, 241, 0, 442, 289, 0, 490, 289, 0, 539, 242, 0, 538, 336, 0, 538, 384, 0, 635, 386, 0, 683, 386, 0, 731, 386, 0, 683, 386, 0, 635, 386, 0, 635, 338, 0, 635, 290, 0, 683, 290, 0, 635, 290, 0, 635, 242, 0, 635, 194, 0, 683, 194, 0, 731, 194, 0, 826, 192, 0, 826, 240, 0, 826, 288, 0, 826, 336, 0, 826, 384, 0, 826, 336, 0, 826, 288, 0, 874, 288, 0, 922, 193, 0, 922, 241, 0, 921, 336, 0, 921, 384, 1, 110, 286, 3, 300, 337, 5, 299, 244, 6, 538, 291, 4, 922, 145, 4, 826, 144, 6, 874, 238, 5, 875, 194, 2, 728, 288, 0, 202, 482, 0, 394, 482, 0, 586, 483, 0, 778, 482, 0, 1, 491, 0, 100, 613, 0, 299, 621, 0, 489, 622, 0, 680, 628, 0, 907, 626, 0, 103, 68, 0, 301, 74, 0, 484, 77, 0, 680, 77}//derek level :D
,{0, 2, 261, 0, 50, 261, 0, 98, 261, 0, 50, 261, 0, 2, 261, 0, 2, 309, 0, 2, 357, 0, 2, 405, 0, 50, 405, 0, 98, 405, 0, 209, 264, 0, 209, 312, 0, 209, 360, 0, 209, 408, 0, 257, 408, 0, 305, 408, 0, 305, 360, 0, 305, 312, 0, 305, 264, 0, 257, 264, 0, 419, 264, 0, 419, 312, 0, 419, 360, 0, 419, 408, 0, 467, 408, 0, 515, 408, 0, 614, 262, 0, 662, 262, 0, 710, 262, 0, 662, 262, 0, 662, 310, 0, 662, 358, 0, 662, 406, 0, 614, 406, 0, 662, 406, 0, 710, 406, 0, 815, 262, 0, 815, 310, 0, 815, 358, 0, 815, 406, 0, 815, 358, 0, 815, 310, 0, 863, 310, 0, 912, 357, 0, 960, 357, 0, 960, 405, 0, 960, 357, 0, 960, 309, 0, 960, 261, 0, 157, 559, 0, 363, 556, 0, 569, 557, 0, 762, 554, 0, 158, 100, 0, 364, 92, 0, 562, 96, 0, 769, 94, 4, 258, 312, 4, 259, 361, 5, 913, 310, 4, 816, 214, 6, 76, 333, 2, 24, 199, 3, 229, 209, 1, 467, 308, 1, 659, 161, 2, 861, 214}
,{0, 0, 510, 0, 0, 462, 0, 0, 414, 0, 0, 462, 0, 48, 462, 0, 96, 462, 0, 96, 414, 0, 96, 462, 0, 96, 510, 0, 48, 367, 1, 145, 366, 0, 193, 366, 0, 241, 366, 0, 289, 366, 0, 241, 366, 0, 241, 414, 0, 241, 462, 0, 241, 510, 0, 193, 510, 0, 241, 510, 0, 289, 510, 0, 393, 365, 0, 393, 413, 0, 393, 461, 0, 393, 509, 0, 441, 509, 0, 393, 509, 0, 393, 461, 0, 393, 413, 0, 393, 365, 0, 441, 365, 0, 490, 413, 0, 490, 461, 0, 590, 412, 0, 590, 460, 0, 590, 508, 0, 590, 460, 0, 638, 460, 0, 686, 460, 0, 686, 412, 0, 686, 460, 0, 686, 508, 0, 637, 363, 0, 788, 506, 0, 788, 458, 0, 788, 410, 0, 788, 362, 0, 788, 410, 0, 836, 410, 0, 884, 459, 0, 932, 459, 0, 932, 507, 0, 932, 459, 0, 932, 411, 0, 932, 363, 5, 146, 512, 4, 48, 415, 4, 638, 413, 6, 884, 404, 4, 788, 315, 2, 880, 315, 3, 393, 317, 1, 637, 263, 0, 147, 169, 0, 339, 174, 0, 540, 172, 0, 733, 175, 0, 929, 173, 4, 441, 461, 4, 441, 417, 0, 742, 644, 0, 542, 643, 0, 340, 645, 0, 148, 645}
,{0, 144, 575, 0, 192, 575, 0, 192, 623, 0, 240, 623, 0, 240, 575, 0, 288, 575, 0, 240, 575, 0, 240, 527, 0, 192, 527, 0, 406, 426, 0, 454, 426, 0, 502, 426, 0, 550, 426, 0, 502, 426, 0, 502, 474, 0, 454, 474, 0, 454, 426, 0, 454, 378, 0, 502, 378, 0, 719, 524, 0, 767, 524, 0, 767, 572, 0, 815, 572, 0, 767, 572, 0, 767, 620, 0, 719, 620, 0, 719, 572, 0, 671, 572, 0, 664, 205, 0, 712, 205, 0, 760, 205, 0, 808, 205, 0, 760, 205, 0, 760, 253, 0, 712, 253, 0, 712, 205, 0, 712, 157, 0, 760, 157, 0, 185, 204, 0, 233, 204, 0, 281, 204, 0, 329, 204, 0, 281, 204, 0, 281, 252, 0, 233, 252, 0, 233, 204, 0, 233, 156, 0, 281, 156, 1, 53, 522, 2, 440, 577, 3, 454, 331, 3, 711, 109, 6, 733, 101, 5, 256, 98, 4, 182, 25}
,{0, 307, 579, 0, 355, 579, 0, 403, 579, 0, 451, 579, 0, 307, 442, 0, 307, 394, 0, 307, 346, 0, 355, 346, 0, 403, 346, 0, 451, 346, 0, 451, 394, 0, 451, 442, 0, 499, 556, 0, 547, 529, 0, 595, 507, 0, 701, 447, 0, 749, 447, 0, 797, 447, 0, 845, 447, 0, 773, 283, 0, 617, 253, 4, 453, 299, 4, 406, 300, 4, 361, 300, 4, 315, 300, 0, 464, 224, 0, 327, 211, 0, 197, 174, 0, 149, 174, 0, 101, 174, 5, 107, 107, 6, 180, 107, 6, 462, 158, 1, 379, 410, 2, 653, 506, 3, 794, 400, 2, 56, 365, 0, 203, 663, 0, 251, 663}
,{0, 180, 625, 0, 228, 625, 0, 276, 625, 0, 276, 577, 0, 324, 577, 0, 324, 625, 0, 372, 625, 0, 372, 577, 0, 420, 577, 0, 420, 625, 1, 574, 510, 1, 575, 558, 0, 711, 507, 0, 759, 507, 0, 759, 459, 0, 807, 459, 0, 807, 507, 0, 855, 507, 0, 855, 459, 0, 855, 411, 0, 807, 411, 0, 617, 274, 0, 569, 274, 0, 521, 274, 2, 343, 221, 2, 294, 223, 0, 212, 199, 0, 164, 199, 0, 116, 199, 0, 68, 199, 6, 131, 131, 4, 18, 137, 4, 18, 72, 4, 904, 357, 4, 902, 281, 4, 557, 37, 4, 612, 37, 5, 196, 129}
,{0, 0, 458, 0, 48, 458, 0, 0, 458, 0, 0, 410, 0, 0, 362, 0, 48, 362, 0, 0, 362, 0, 0, 314, 0, 0, 266, 0, 48, 266, 0, 96, 316, 0, 95, 412, 0, 143, 461, 0, 143, 413, 0, 143, 365, 0, 143, 317, 0, 143, 269, 0, 191, 269, 0, 238, 317, 0, 190, 367, 0, 237, 416, 0, 237, 464, 0, 284, 464, 0, 284, 416, 0, 284, 368, 0, 284, 320, 0, 331, 272, 0, 378, 321, 0, 378, 369, 0, 378, 417, 0, 378, 465, 0, 330, 367, 0, 426, 465, 0, 426, 417, 0, 426, 369, 0, 426, 321, 0, 426, 273, 0, 474, 322, 0, 522, 369, 0, 570, 369, 0, 570, 321, 0, 570, 273, 0, 570, 321, 0, 570, 369, 0, 570, 417, 0, 570, 465, 0, 618, 465, 0, 618, 417, 0, 618, 369, 0, 618, 321, 0, 618, 273, 0, 666, 273, 0, 666, 465, 0, 714, 418, 0, 714, 370, 0, 714, 322, 0, 97, 635, 0, 177, 582, 0, 314, 656, 0, 395, 588, 0, 555, 611, 0, 624, 650, 0, 764, 468, 0, 851, 321, 0, 803, 270, 0, 976, 476, 0, 976, 428, 0, 976, 380, 0, 976, 332, 0, 976, 284, 0, 976, 273, 0, 898, 472, 0, 898, 424, 0, 898, 376, 0, 898, 328, 0, 898, 280, 0, 898, 275, 0, 898, 323, 0, 898, 371, 0, 898, 419, 0, 898, 467, 0, 912, 322, 0, 958, 371, 0, 856, 599, 0, 806, 691, 4, 332, 319, 4, 191, 317, 5, 49, 316, 6, 49, 412, 1, 666, 344, 2, 300, 533, 4, 898, 226, 5, 854, 540, 0, 522, 148, 0, 433, 64, 0, 330, 184, 0, 155, 177, 0, 251, 88, 0, 50, 168, 0, 888, 69, 0, 808, 141}
,{0, 65, 247, 0, 65, 295, 0, 65, 343, 0, 65, 391, 0, 65, 439, 0, 65, 487, 0, 113, 487, 0, 160, 438, 0, 160, 390, 0, 160, 342, 0, 160, 294, 0, 113, 247, 0, 303, 247, 0, 303, 295, 0, 303, 343, 0, 303, 391, 0, 303, 439, 0, 303, 487, 0, 351, 487, 0, 399, 487, 0, 351, 487, 0, 303, 487, 0, 303, 439, 0, 303, 391, 0, 351, 391, 0, 399, 391, 0, 351, 391, 0, 303, 391, 0, 303, 343, 0, 303, 295, 0, 351, 295, 0, 399, 295, 0, 405, 154, 0, 515, 61, 0, 522, 487, 0, 522, 439, 0, 522, 391, 0, 522, 343, 0, 571, 295, 0, 619, 344, 0, 619, 392, 0, 619, 440, 0, 619, 488, 0, 619, 440, 0, 619, 392, 0, 571, 392, 0, 523, 392, 0, 765, 298, 0, 765, 346, 0, 765, 394, 0, 765, 442, 0, 765, 490, 0, 813, 349, 0, 862, 397, 0, 910, 300, 0, 910, 348, 0, 910, 396, 0, 910, 444, 0, 910, 492, 0, 253, 543, 0, 184, 644, 0, 430, 585, 0, 486, 666, 0, 721, 556, 0, 675, 671, 0, 820, 154, 0, 102, 105, 1, 111, 354, 3, 350, 439, 2, 346, 345, 4, 572, 345, 5, 404, 94, 6, 817, 88, 2, 808, 301, 3, 63, 200}
,{1, 141, 631, 1, 168, 623, 1, 190, 617, 1, 215, 607, 1, 235, 598, 1, 253, 589, 1, 273, 582, 1, 291, 576, 1, 313, 564, 1, 332, 553, 1, 348, 543, 1, 372, 532, 1, 396, 518, 0, 515, 452, 0, 563, 452, 0, 611, 452, 2, 679, 388, 2, 692, 381, 2, 708, 367, 2, 723, 356, 2, 744, 348, 2, 762, 335, 2, 782, 319, 0, 854, 248, 0, 902, 248, 0, 950, 248, 0, 998, 248, 0, 951, 105, 6, 901, 179, 0, 24, 141, 0, 71, 188, 0, 119, 237, 0, 167, 190, 0, 215, 142, 0, 71, 285, 0, 23, 332, 0, 166, 284, 0, 214, 331, 5, 563, 388}
,{1, 834, 638, 1, 812, 648, 1, 799, 651, 1, 777, 652, 1, 754, 649, 1, 732, 633, 1, 713, 623, 1, 691, 605, 1, 680, 594, 1, 660, 571, 1, 633, 549, 1, 622, 529, 1, 601, 505, 1, 577, 482, 1, 562, 473, 1, 534, 460, 1, 513, 456, 1, 480, 452, 1, 450, 448, 1, 427, 444, 1, 405, 431, 1, 381, 415, 1, 363, 403, 1, 341, 388, 1, 321, 367, 1, 300, 348, 1, 278, 331, 1, 254, 315, 1, 224, 296, 1, 193, 279, 1, 176, 270, 1, 156, 252, 1, 136, 232, 1, 120, 215, 1, 103, 198, 1, 78, 175, 1, 49, 153, 1, 28, 134, 1, 16, 117, 1, 4, 108, 5, 928, 705, 6, 321, 326}
,{0, 143, 573, 0, 191, 573, 0, 191, 525, 0, 239, 525, 0, 239, 477, 0, 287, 477, 0, 287, 429, 0, 335, 429, 0, 335, 381, 0, 383, 381, 0, 383, 333, 0, 431, 333, 0, 431, 285, 0, 479, 285, 0, 479, 237, 0, 527, 237, 0, 527, 189, 0, 575, 189, 0, 575, 141, 0, 623, 141, 0, 623, 93, 0, 671, 93, 4, 383, 284, 5, 286, 379, 6, 641, 38, 2, 400, 139, 0, 689, 198, 0, 769, 365, 0, 685, 533, 0, 801, 647}
,{0, 97, 625, 0, 145, 625, 0, 145, 577, 0, 145, 529, 0, 193, 529, 0, 193, 481, 0, 193, 433, 0, 193, 385, 0, 241, 385, 0, 241, 337, 0, 241, 289, 0, 241, 241, 0, 241, 193, 0, 289, 193, 0, 289, 145, 0, 289, 97, 0, 337, 97, 0, 385, 97, 0, 433, 97, 0, 481, 97, 0, 529, 97, 0, 577, 97, 0, 577, 145, 0, 577, 193, 0, 625, 193, 0, 625, 241, 0, 625, 289, 0, 625, 337, 0, 625, 385, 0, 673, 385, 0, 673, 433, 0, 673, 481, 0, 673, 529, 0, 721, 529, 0, 721, 577, 0, 721, 625, 0, 769, 625, 0, 721, 625, 0, 673, 625, 0, 673, 577, 0, 625, 577, 0, 625, 529, 0, 625, 481, 0, 625, 433, 0, 577, 433, 0, 577, 385, 0, 577, 337, 0, 577, 289, 0, 577, 241, 0, 529, 241, 0, 529, 193, 0, 529, 145, 0, 481, 145, 0, 433, 145, 0, 385, 145, 0, 337, 145, 0, 337, 193, 0, 337, 241, 0, 289, 241, 0, 289, 289, 0, 289, 337, 0, 289, 385, 0, 289, 433, 0, 241, 433, 0, 241, 481, 0, 241, 529, 0, 241, 577, 0, 193, 577, 0, 193, 625, 0, 241, 625, 0, 289, 625, 0, 289, 577, 0, 289, 529, 0, 289, 481, 0, 337, 481, 0, 337, 433, 0, 337, 385, 0, 337, 337, 0, 337, 289, 0, 385, 289, 0, 385, 241, 0, 385, 193, 0, 433, 193, 0, 481, 193, 0, 481, 241, 0, 481, 289, 0, 529, 289, 0, 529, 337, 0, 529, 385, 0, 529, 433, 0, 529, 481, 0, 577, 481, 0, 577, 529, 0, 577, 577, 0, 577, 625, 0, 625, 625, 0, 577, 625, 0, 529, 625, 0, 529, 577, 0, 529, 529, 0, 481, 529, 0, 481, 481, 0, 481, 433, 0, 481, 385, 0, 481, 337, 0, 433, 337, 0, 433, 289, 0, 433, 241, 0, 433, 289, 0, 433, 337, 0, 385, 337, 0, 385, 385, 0, 433, 385, 0, 433, 433, 0, 385, 433, 0, 385, 481, 0, 433, 481, 0, 433, 529, 0, 385, 529, 0, 337, 529, 0, 337, 577, 0, 385, 577, 0, 433, 577, 0, 481, 577, 0, 481, 625, 0, 433, 625, 0, 385, 625, 0, 337, 625, 4, 443, 49, 5, 537, 44, 6, 336, 41, 2, 868, 179, 2, 19, 165}
};
int numofrooms = 1;//16 total counting the start
void createNewRoom(){
    if(numofrooms == 1){
      roomfloors.add(new RoomFloors(0));
      for(int i = 0; i < firstroom.length; i++){
        switch(firstroom[i]){//spider == bat   wasp == spider
          case 0://platform
            obstacles.add(new Obstacle(firstroom[i + 1], firstroom[i + 2]));
            i += 2;
          break;
          case 1://BAT
            enemies.add(new Enemy(firstroom[i + 1], firstroom[i + 2], 1, 50));
            i += 2;
          break;
          case 2://WASP
            enemies.add(new Enemy(firstroom[i + 1], firstroom[i + 2], 2, 50));
            i += 2;
          break;
          case 3://SPIDER
            enemies.add(new Enemy(firstroom[i + 1], firstroom[i + 2], 0, 50));
            i += 2;
          break;
          case 4://spike
            enemies.add(new Enemy(firstroom[i + 1], firstroom[i + 2], 3, 50));
            i += 2;
          break;
          case 5://invinc potion
            enemies.add(new Enemy(firstroom[i + 1], firstroom[i + 2], 4, 50));
            i += 2;
          break;
          case 6://lava stop potion
            enemies.add(new Enemy(firstroom[i + 1], firstroom[i + 2], 5, 50));
            i += 2;
          break;
        }
      }
      //init all enemies and obstacles according to rooms[chosenroom], as shown on line 17
    }else{//spawn above
      int chosenroom = (int)random(rooms.length);//choose a room
      float min = 800;
      for(RoomFloors r : roomfloors)
        if(r.y < min)
          min = r.y;
      
      float ylevel = min - 800;
      if(numofrooms == 2)
        ylevel = -800;
      roomfloors.add(new RoomFloors(ylevel));
      for(int i = 0; i < rooms[chosenroom].length; i++){
        switch(rooms[chosenroom][i]){
          case 0://platform
            obstacles.add(new Obstacle(rooms[chosenroom][i + 1], rooms[chosenroom][i + 2] + ylevel));
            i += 2;
          break;
          case 1://bat
            enemies.add(new Enemy(rooms[chosenroom][i + 1], rooms[chosenroom][i + 2] + ylevel, 1, 50));
            i += 2;
          break;
          case 2://wasp
            enemies.add(new Enemy(rooms[chosenroom][i + 1], rooms[chosenroom][i + 2] + ylevel, 2, 50));
            i += 2;
          break;
          case 3://spider
            enemies.add(new Enemy(rooms[chosenroom][i + 1], rooms[chosenroom][i + 2] + ylevel, 0, 50));
            i += 2;
          break;
          case 4://spike
            enemies.add(new Enemy(rooms[chosenroom][i + 1], rooms[chosenroom][i + 2] + ylevel, 3, 50));
            i += 2;
          break;
          case 5://invinc potion
            enemies.add(new Enemy(rooms[chosenroom][i + 1], rooms[chosenroom][i + 2] + ylevel, 4, 50));
            i += 2;
          break;
          case 6://lava stop potion
            enemies.add(new Enemy(rooms[chosenroom][i + 1], rooms[chosenroom][i + 2] + ylevel, 5, 50));
            i += 2;
          break;
        }
      }
    }
    numofrooms++;
}
  //each prop is formatted as such: spritetype, x, y, width(for plats only), height(for plats only)

// ── RoomFloors.pde
class RoomFloors{
  float y;
  RoomFloors(float yy){
    y = yy;
    Display();
  }
  void Display(){
    for(int x = 0; x < 1000; x+=45){
      fill(31, 56, 6);rect(x + 0, y + 0, 3, 3);rect(x + 3, y + 0, 3, 3);rect(x + 0, y + 6, 3, 3);rect(x + 9, y + 12, 3, 3);rect(x + 12, y + 9, 3, 3);rect(x + 12, y + 3, 3, 3);rect(x + 15, y + 3, 3, 3);rect(x + 18, y + 3, 3, 3);rect(x + 24, y + 0, 3, 3);rect(x + 24, y + 3, 3, 3);rect(x + 27, y + 3, 3, 3);rect(x + 30, y + 3, 3, 3);rect(x + 33, y + 3, 3, 3);rect(x + 33, y + 0, 3, 3);rect(x + 39, y + 0, 3, 3);rect(x + 42, y + 0, 3, 3);rect(x + 42, y + 3, 3, 3);rect(x + 45, y + 9, 3, 3);rect(x + 30, y + 12, 3, 3);fill(38, 70, 8);rect(x + 0, y + 3, 3, 3);rect(x + 6, y + 0, 3, 3);rect(x + 9, y + 0, 3, 3);rect(x + 15, y + 0, 3, 3);rect(x + 9, y + 9, 3, 3);rect(x + 27, y + 12, 3, 3);rect(x + 27, y + 6, 3, 3);rect(x + 27, y + 0, 3, 3);rect(x + 30, y + 0, 3, 3);rect(x + 39, y + 3, 3, 3);rect(x + 36, y + 3, 3, 3);rect(x + 45, y + 0, 3, 3);rect(x + 45, y + 6, 3, 3);rect(x + 42, y + 12, 3, 3);fill(156, 49, 19);rect(x + 6, y + 9, 3, 3);rect(x + 3, y + 12, 3, 3);rect(x + 21, y + 9, 3, 3);rect(x + 18, y + 9, 3, 3);rect(x + 18, y + 12, 3, 3);rect(x + 27, y + 15, 3, 3);rect(x + 33, y + 9, 3, 3);rect(x + 36, y + 9, 3, 3);rect(x + 36, y + 12, 3, 3);rect(x + 39, y + 12, 3, 3);rect(x + 45, y + 12, 3, 3);fill(142, 45, 17);rect(x + 9, y + 6, 3, 3);rect(x + 6, y + 6, 3, 3);rect(x + 3, y + 9, 3, 3);rect(x + 0, y + 12, 3, 3);rect(x + 12, y + 12, 3, 3);rect(x + 15, y + 9, 3, 3);rect(x + 21, y + 6, 3, 3);rect(x + 30, y + 9, 3, 3);rect(x + 33, y + 6, 3, 3);rect(x + 39, y + 9, 3, 3);fill(170, 53, 21);rect(x + 3, y + 15, 3, 3);rect(x + 6, y + 12, 3, 3);rect(x + 15, y + 12, 3, 3);rect(x + 18, y + 15, 3, 3);rect(x + 21, y + 12, 3, 3);rect(x + 24, y + 12, 3, 3);rect(x + 33, y + 12, 3, 3);rect(x + 39, y + 15, 3, 3);fill(128, 41, 15);rect(x + 18, y + 6, 3, 3);rect(x + 24, y + 6, 3, 3);rect(x + 24, y + 9, 3, 3);rect(x + 30, y + 6, 3, 3);rect(x + 36, y + 6, 3, 3);fill(46, 84, 9);rect(x + 12, y + 6, 3, 3);rect(x + 12, y + 0, 3, 3);rect(x + 18, y + 0, 3, 3);rect(x + 27, y + 9, 3, 3);rect(x + 42, y + 9, 3, 3);fill(30, 56, 7);rect(x + 9, y + 3, 3, 3);rect(x + 6, y + 3, 3, 3);fill(100, 33, 11);rect(x + 0, y + 9, 3, 3);rect(x + 3, y + 6, 3, 3);rect(x + 15, y + 6, 3, 3);fill(86, 28, 9);rect(x + 39, y + 6, 3, 3);fill(114, 37, 13);rect(x + 42, y + 6, 3, 3);fill(37, 70, 9);rect(x + 3, y + 3, 3, 3);rect(x + 21, y + 3, 3, 3);fill(51, 97, 13);rect(x + 21, y + 0, 3, 3);fill(36, 70, 6);rect(x + 36, y + 0, 3, 3);fill(29, 56, 5);rect(x + 45, y + 3, 3, 3);
    }
  }
}
